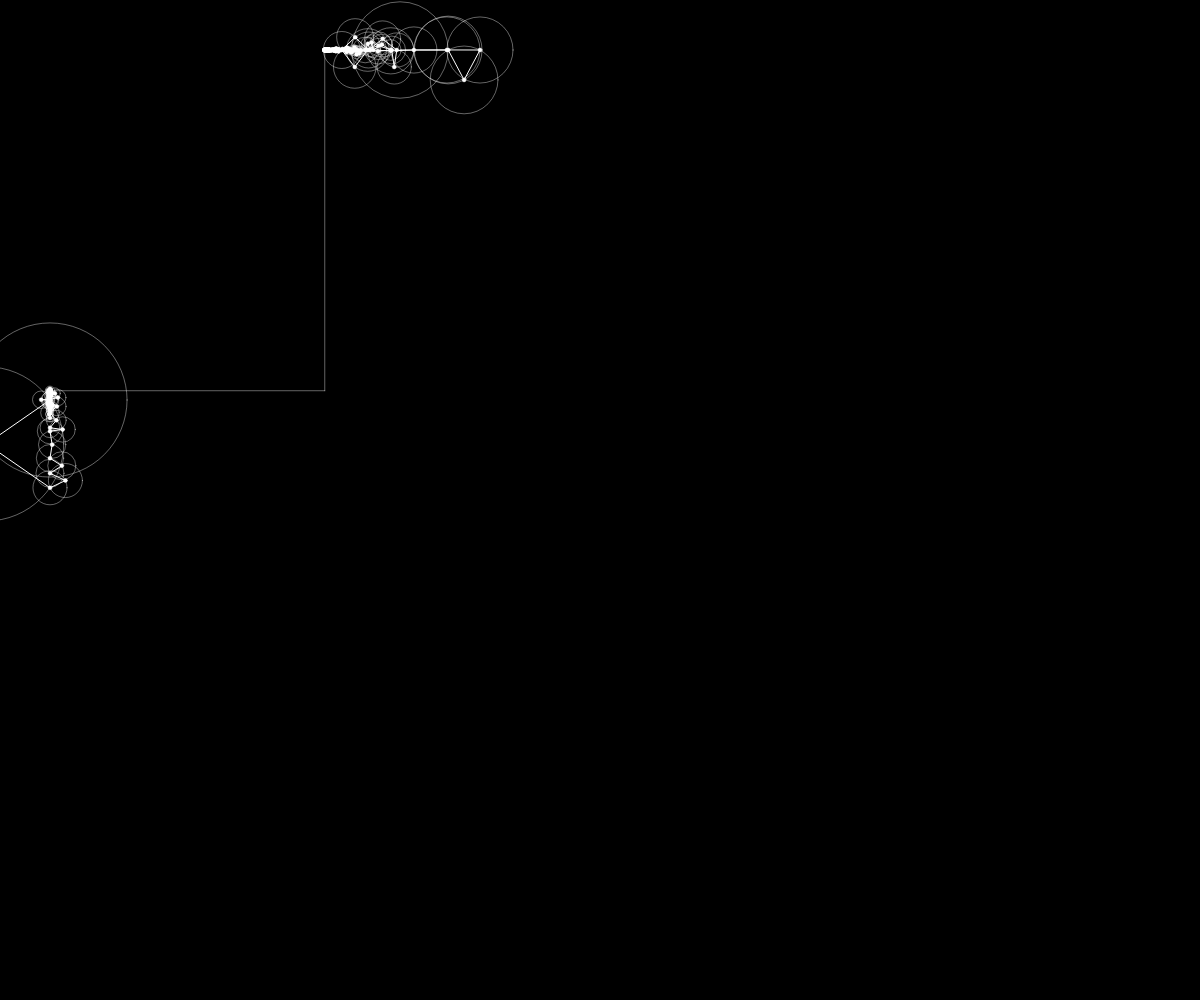
Frame 1 (no input)
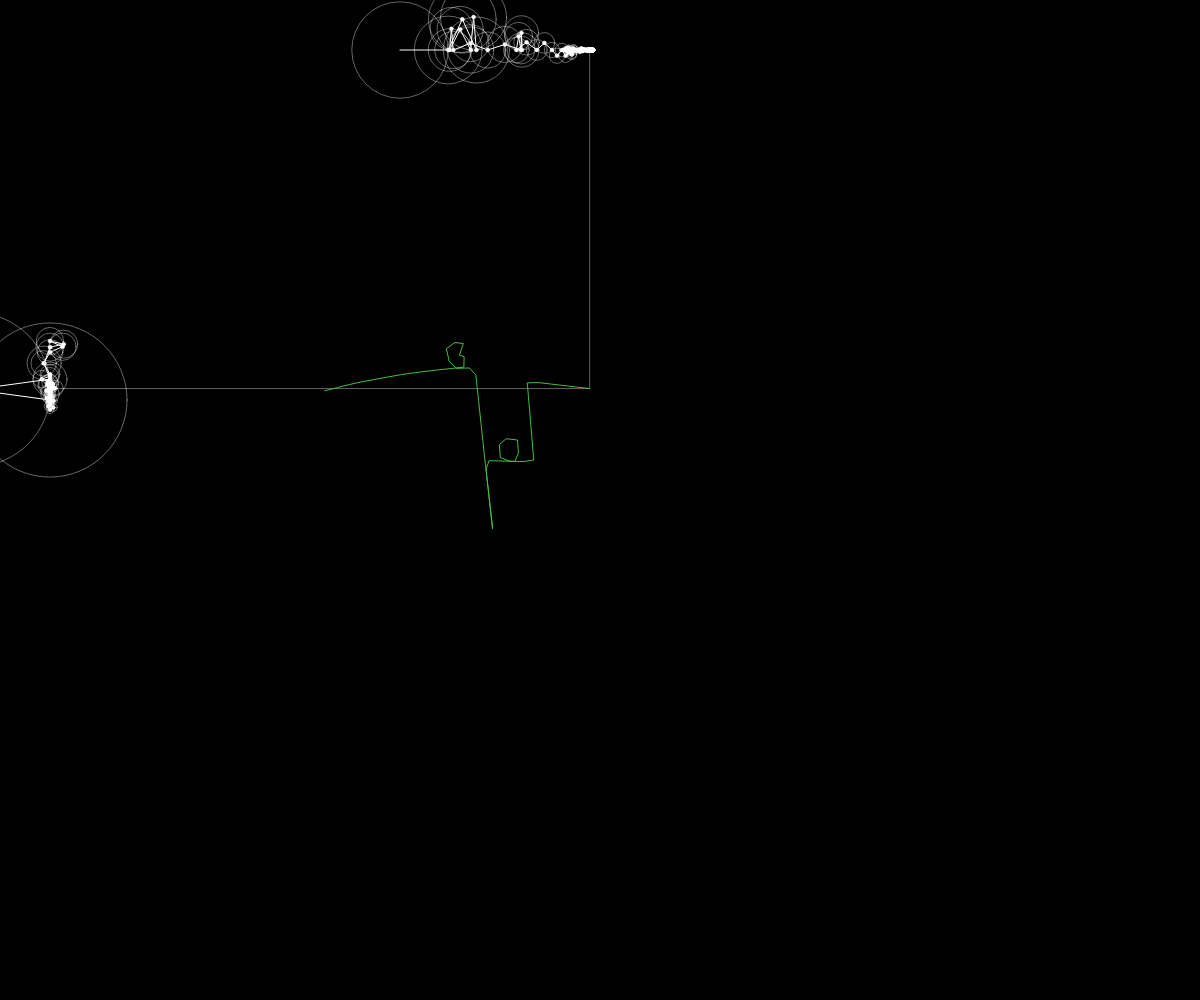
Frame 60 (no input)
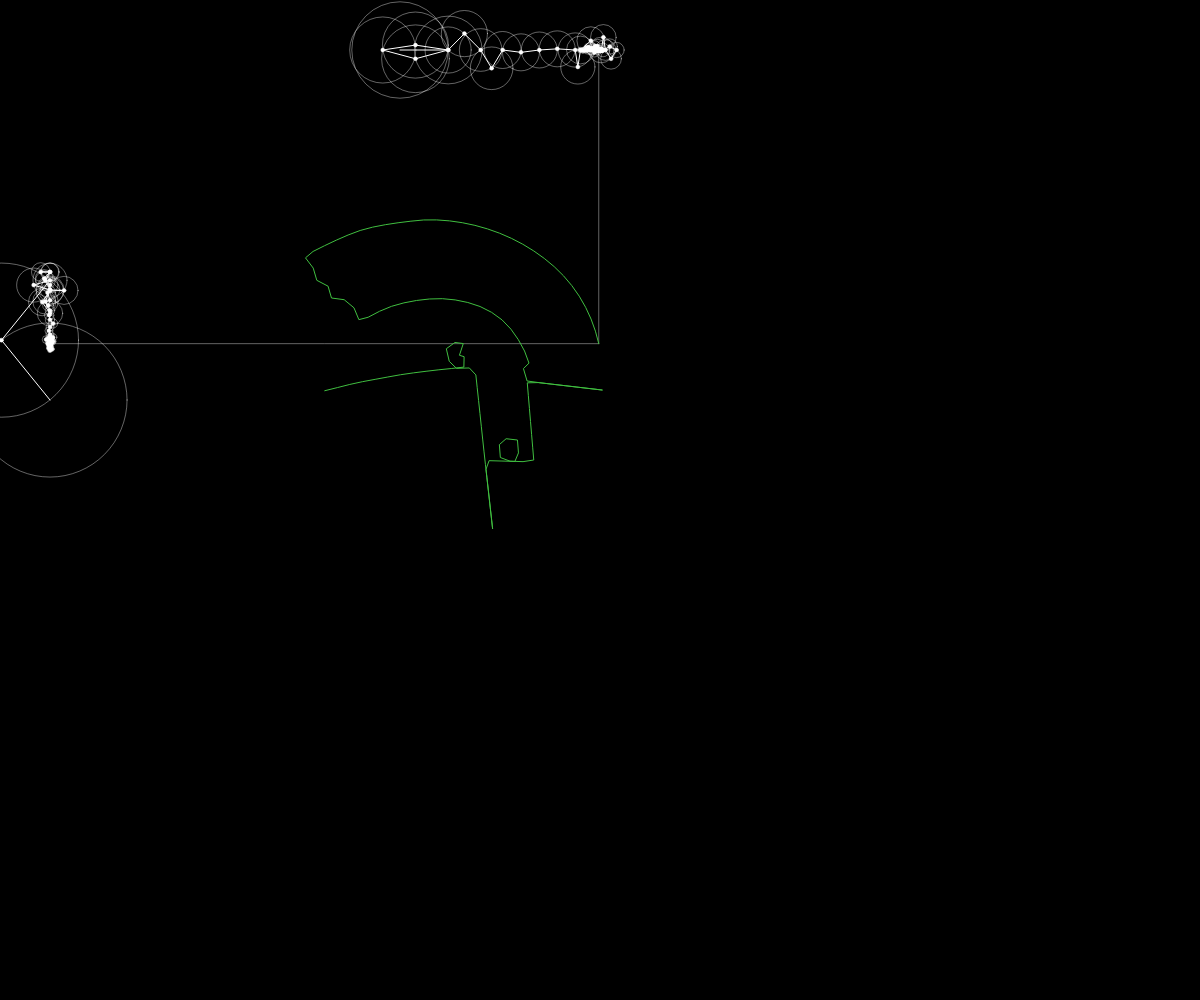
Frame 120 (the mouse pressed at the canvas centre since frame 60)

The p5.js sketch that drew these frames (run headless with seeded random() and noise() and a simulated clock; from frame 60 on, the mouse is pressed at the canvas centre):

// p5.js sketch
// ── sketch.js
const x = [];
const y = [];
let fourierX;
let fourierY;

let time = 0;
let wave = [];
let path = [];
const circleOffsetX = 150

function setup() {
  createCanvas(windowWidth, windowHeight);
  // y = [100, 100, 100, -100, -100, -100, 100, 100, 100, -100, -100, -100,100, 100, 100, -100, -100, -100];
  for (let i = 0; i < drawing.length; i += 10) {
    x.push(drawing[i].x);
    y.push(drawing[i].y);
  }
  fourierX = dft(x);
  fourierY = dft(y);

  fourierX.sort((a,b) => b.amp - a.amp);
  fourierY.sort((a,b) => b.amp - a.amp);
}

function dft(x) {
  const X = [];
  const N = x.length;

  for (let k = 0; k < N; k++) {
    let re = 0;
    let im = 0;
    for (let n = 0; n < N; n++) {
      let phi = (TWO_PI * k * n) / N;
      re += x[n] * cos(phi);
      im -= x[n] * sin(phi);
    }
    re = re / N;
    im = im / N;

    const freq = k;
    const amp = sqrt(re * re + im * im);
    const phase = atan2(im, re);

    X[k] = {
      re,
      im,
      freq,
      amp,
      phase
    }
  }
  return X;
}

function epiCycle(x, y, rotation, fourier) {
  for(let i = 0; i < fourier.length; i++) {
    let prevX = x;
    let prevY = y;
    const freq = fourier[i].freq;
    const radius = fourier[i].amp;
    const phase = fourier[i].phase;
    x += radius * cos(freq * time + phase + rotation);
    y += radius * sin(freq * time + phase + rotation);
    
    stroke(255, 100);
    noFill();
    ellipse(prevX, prevY, radius * 2);
    
    
    fill(255);
    ellipse(x, y, 4);
    stroke(255);
    line(prevX, prevY, x, y);
    
  }
  return createVector(x, y);
}

function draw() {
  background(0);

  const vx =  epiCycle(400, 50, 0, fourierX);
  const vy = epiCycle(50, 400, HALF_PI, fourierY);
  const v = createVector(vx.x, vy.y);
  path.unshift(v);
  stroke(255, 100);
  line(vx.x, vx.y, v.x, v.y);
  line(vy.x, vy.y, v.x, v.y);
  
  noFill();
  stroke('hsl(120, 50%, 50%)');
  beginShape();
  for (let i = path.length - 1; i >= 0; i--) {
    vertex(path[i].x, path[i].y);
  }
  endShape();

  const dt = TWO_PI / fourierY.length;

  time += dt;
  if (time > TWO_PI) {
    time = 0;
    console.log(path.length);
    path = [];
  }
}

function windowResized() {
  resizeCanvas(windowWidth, windowHeight);
}
// ── codingtrain.js
// Coding Challenge 130: Drawing with Fourier Transform and Epicycles
// Daniel Shiffman
// https://thecodingtrain.com/CodingChallenges/130-fourier-transform-drawing.html
// https://youtu.be/MY4luNgGfms
// https://editor.p5js.org/codingtrain/sketches/ldBlISrsQ

// Thank you to https://twitter.com/tomfevrier for the drawing path!

let drawing = [
  { x: -75.23920093800275, y: -9.276916512631997 },
  { x: -73.99534065831229, y: -9.582732689485699 },
  { x: -72.74106439694725, y: -9.89162195029445 },
  { x: -71.4876893765498, y: -10.200732827734575 },
  { x: -70.23509740158319, y: -10.510035772921889 },
  { x: -68.98192922337502, y: -10.820003568003328 },
  { x: -67.72920427842959, y: -11.130281626368685 },
  { x: -66.47577016026378, y: -11.44115066241771 },
  { x: -65.22337025304437, y: -11.752211766213923 },
  { x: -63.97037936814129, y: -12.063908171020076 },
  { x: -62.718127205342796, y: -12.376092132415248 },
  { x: -61.46532838818692, y: -12.689014815915003 },
  { x: -60.21245569882057, y: -13.002602349308878 },
  { x: -58.96055812263228, y: -13.316706988175959 },
  { x: -57.708867388633266, y: -13.631609446915984 },
  { x: -56.45698458688706, y: -13.947679086581244 },
  { x: -55.205279078445955, y: -14.26490113272965 },
  { x: -53.95457823206708, y: -14.583246036477012 },
  { x: -52.703685317941016, y: -14.903703685443475 },
  { x: -51.4546244346343, y: -15.226096786323936 },
  { x: -50.20482482922301, y: -15.552168723285197 },
  { x: -48.95740390898846, y: -15.881313744201512 },
  { x: -47.70490058067441, y: -16.19289195347093 },
  { x: -46.448230859690526, y: -16.486223726757242 },
  { x: -45.188059595930945, y: -16.76634714881368 },
  { x: -43.92584945916273, y: -17.036571694668755 },
  { x: -42.66235394593253, y: -17.29898056065738 },
  { x: -41.39749918402992, y: -17.555272807620092 },
  { x: -40.131196526802334, y: -17.806852007555587 },
  { x: -38.863977854165064, y: -18.05438301035799 },
  { x: -37.596847828180344, y: -18.298604538131876 },
  { x: -36.32874268901758, y: -18.540255312981827 },
  { x: -35.0599579255186, y: -18.77966037263386 },
  { x: -33.79075947764106, y: -19.017455018097905 },
  { x: -32.52221110521555, y: -19.25356537716351 },
  { x: -31.253544537253305, y: -19.488479006419706 },
  { x: -29.984612029333412, y: -19.72252094359249 },
  { x: -28.71429072385691, y: -19.956178745270893 },
  { x: -27.44445697496943, y: -20.189023952634262 },
  { x: -26.175494918165356, y: -20.42161799448207 },
  { x: -24.905306582667677, y: -20.654108615235238 },
  { x: -23.63604903702177, y: -20.886436717125402 },
  { x: -22.36623006257638, y: -21.118853465668114 },
  { x: -21.096662253646553, y: -21.351462281958014 },
  { x: -19.826444369264692, y: -21.584440459300207 },
  { x: -18.556994755871592, y: -21.817581155505405 },
  { x: -17.28748604471013, y: -22.051224182741716 },
  { x: -16.017755716917293, y: -22.285472962103785 },
  { x: -14.74892663009204, y: -22.5201649747286 },
  { x: -13.479875926635414, y: -22.75555138613172 },
  { x: -12.210618380989507, y: -22.99172084296569 },
  { x: -10.94184839193262, y: -23.22859947302006 },
  { x: -9.672413552981615, y: -23.466423667368293 },
  { x: -8.404175443840026, y: -23.70494226049483 },
  { x: -7.135878236930072, y: -23.944332545704768 },
  { x: -5.867004826778547, y: -24.178699520603566 },
  { x: -4.596609649091586, y: -24.405369011172652 },
  { x: -3.324899546058476, y: -24.625286581705883 },
  { x: -2.0526575631100683, y: -24.83922050319202 },
  { x: -0.7790415570471436, y: -25.04773220443055 },
  { x: 0.4963769309509546, y: -25.25179679859951 },
  { x: 1.7707464335605503, y: -25.45110402241498 },
  { x: 3.0469036436632275, y: -25.646658537939192 },
  { x: 4.323592733681202, y: -25.83862286403514 },
  { x: 5.599735169341788, y: -26.027085647355396 },
  { x: 6.877030011485517, y: -26.21253444448896 },
  { x: 8.154768086891993, y: -26.395102225414664 },
  { x: 9.433097139982134, y: -26.57502538120598 },
  { x: 10.711780779682472, y: -26.7524664307259 },
  { x: 11.990449644940718, y: -26.927395825090258 },
  { x: 13.26953219457753, y: -27.100109053140876 },
  { x: 14.54889545861408, y: -27.270783408182858 },
  { x: 15.829233835828676, y: -27.439433664658292 },
  { x: 17.109232400875165, y: -27.60617801810391 },
  { x: 18.38983671804741, y: -27.771090340730176 },
  { x: 19.66982050865181, y: -27.934200181421264 },
  { x: 20.95038050249778, y: -28.095625735713913 },
  { x: 22.231014368554202, y: -28.25555907135531 },
  { x: 23.512327858946843, y: -28.413852443924547 },
  { x: 24.792858303908634, y: -28.570653597842526 },
  { x: 26.07427521539591, y: -28.726095503088086 },
  { x: 27.355633029114827, y: -28.880074738566574 },
  { x: 28.637729564938322, y: -29.032842469793557 },
  { x: 29.920092040719464, y: -29.18435437344275 },
  { x: 31.202159027658777, y: -29.334418381766973 },
  { x: 32.48493518781848, y: -29.483344758050144 },
  { x: 33.76717946806289, y: -29.63104485563971 },
  { x: 35.04951239495985, y: -29.777577772304042 },
  { x: 36.331904419625175, y: -29.9228400869485 },
  { x: 37.61533065523691, y: -30.067053416204452 },
  { x: 38.8976044843655, y: -30.210025692324713 },
  { x: 40.180942073324694, y: -30.351993306382745 },
  { x: 41.463836429021136, y: -30.49279373951554 },
  { x: 42.747055822443585, y: -30.632397442838922 },
  { x: 44.03089574243389, y: -30.77089306300543 },
  { x: 45.314410624698176, y: -30.908177178920432 },
  { x: 46.59801415361501, y: -31.044294113910198 },
  { x: 47.88129264480583, y: -31.179096123553812 },
  { x: 49.16557579805888, y: -31.312391140104083 },
  { x: 50.44953391358591, y: -31.443898449161274 },
  { x: 51.73833804611899, y: -31.51753426854573 },
  { x: 53.02817638959848, y: -31.56809240938313 },
  { x: 54.31822157526724, y: -31.618650550220536 },
  { x: 55.60885773861967, y: -31.669238239942118 },
  { x: 56.898577886562414, y: -31.719781606337428 },
  { x: 58.18862307223119, y: -31.77035452161692 },
  { x: 59.47881600232087, y: -31.82092743689641 },
  { x: 60.7690975790631, y: -31.871500352175907 },
  { x: 62.05834494485892, y: -31.922028944129124 },
  { x: 63.348626521601155, y: -31.972601859408616 },
  { x: 63.86635252137445, y: -32.90184039475881 },
  { x: 64.08259125582687, y: -34.17465858094878 },
  { x: 64.29874134362676, y: -35.4468857894551 },
  { x: 64.5149209803108, y: -36.719231193498146 },
  { x: 64.73113016587905, y: -37.99193118415139 },
  { x: 64.94728025367894, y: -39.264158392657706 },
  { x: 65.16348943924717, y: -40.536725413332135 },
  { x: 65.37987591812052, y: -41.81035619383715 },
  { x: 65.59605555480458, y: -43.08281979341693 },
  { x: 65.32721980650611, y: -43.774559172144905 },
  { x: 64.11187420005238, y: -43.33475357996262 },
  { x: 62.89889250433333, y: -42.89577535653747 },
  { x: 61.6853198309306, y: -42.45660506536513 },
  { x: 60.470978886539115, y: -42.01715405979305 },
  { x: 59.256667491031806, y: -41.57768827977888 },
  { x: 58.04333120870255, y: -41.138606635259094 },
  { x: 56.82966988864727, y: -40.69939202076048 },
  { x: 57.2427041917596, y: -41.5190337446753 },
  { x: 57.97235478889458, y: -42.58396075619459 },
  { x: 58.70250771706067, y: -43.64958216649219 },
  { x: 59.43198102089055, y: -44.71421368916966 },
  { x: 60.16118838476278, y: -45.77846107635274 },
  { x: 60.89107537297122, y: -46.84369835115597 },
  { x: 61.62108055671639, y: -47.90911291926428 },
  { x: 62.35055386054627, y: -48.973744441941754 },
  { x: 63.080027164376155, y: -50.038390739061306 },
  { x: 63.27333596470244, y: -51.26939725413211 },
  { x: 63.27259724259786, y: -52.55997431971617 },
  { x: 63.27185852049328, y: -53.850669580836964 },
  { x: 63.2711197983887, y: -55.14171942856796 },
  { x: 63.270381076284124, y: -56.4318237120051 },
  { x: 63.26964235417954, y: -57.72228258205242 },
  { x: 63.26890363207497, y: -59.01368701639362 },
  { x: 63.26816490997039, y: -60.30438227751441 },
  { x: 62.25818404858969, y: -60.159725714995716 },
  { x: 61.04357716424055, y: -59.72382057552561 },
  { x: 59.82784742229245, y: -59.28753130056113 },
  { x: 58.6134473801326, y: -58.851714807743576 },
  { x: 57.39827906698398, y: -58.41561760052629 },
  { x: 56.183553987098115, y: -57.979682912171995 },
  { x: 54.96806063622348, y: -57.54346750941798 },
  { x: 53.75389698513709, y: -57.107724888810885 },
  { x: 52.53884686752521, y: -56.67167200491988 },
  { x: 51.324121787639335, y: -56.23573731656558 },
  { x: 50.109721745479476, y: -55.79992082374804 },
  { x: 48.894228394604845, y: -55.36370542099401 },
  { x: 47.680182939055186, y: -54.92800712371319 },
  { x: 46.46489643036984, y: -54.49186559316963 },
  { x: 45.728597334293646, y: -53.794571024215216 },
  { x: 46.02172226539068, y: -52.5367488967482 },
  { x: 46.31458125653006, y: -51.28021214574315 },
  { x: 46.60744024766944, y: -50.023660620296006 },
  { x: 46.90035833657719, y: -48.766754508238655 },
  { x: 47.19321732771657, y: -47.51009956169687 },
  { x: 47.48616496550851, y: -46.253208224081625 },
  { x: 47.77905350553207, y: -44.99642030756101 },
  { x: 48.072001143324, y: -43.73941077440902 },
  { x: 48.364948781115935, y: -42.48240124125704 },
  { x: 48.65798506556042, y: -41.22505189593695 },
  { x: 48.950991801120715, y: -39.967805971711506 },
  { x: 49.24393943891264, y: -38.71079643855952 },
  { x: 49.53691662558876, y: -37.45378690540753 },
  { x: 49.82998245891743, y: -36.196201169013975 },
  { x: 50.122930096709354, y: -34.93919163586199 },
  { x: 50.41590728338547, y: -33.68218210271001 },
  { x: 50.7088549211774, y: -32.42517256955802 },
  { x: 51.27247033808715, y: -31.518627577260506 },
  { x: 52.56287011036612, y: -31.555608005815742 },
  { x: 53.85291529603489, y: -31.592588434370978 },
  { x: 55.14307867724039, y: -31.629568862926217 },
  { x: 56.43371484059281, y: -31.66656406592354 },
  { x: 57.72423280840851, y: -31.703544494478777 },
  { x: 59.01439618961401, y: -31.74052492303401 },
  { x: 60.30444137528278, y: -31.777505351589244 },
  { x: 61.594486560951545, y: -31.81447100570239 },
  { x: 62.885240919840705, y: -31.851466208699716 },
  { x: 64.17528610550947, y: -31.888446637254955 },
  { x: 65.46544948671497, y: -31.92542706581019 },
  { x: 66.75564241680466, y: -31.962407494365422 },
  { x: 68.04627858015708, y: -31.999387922920658 },
  { x: 69.33667835243605, y: -32.036383125917986 },
  { x: 70.62672353810481, y: -32.073348780031125 },
  { x: 71.91700511484704, y: -32.11034398302846 },
  { x: 73.20716849605255, y: -32.147309637141596 },
  { x: 74.4979228549417, y: -32.18430484013893 },
  { x: 75.17606974694542, y: -31.52115400685817 },
  { x: 75.3121719074931, y: -30.237653899035976 },
  { x: 75.44830361692496, y: -28.954050370119138 },
  { x: 75.58443532635681, y: -27.670417292318117 },
  { x: 75.72053748690449, y: -26.387050154474746 },
  { x: 75.85661009856798, y: -25.10377166328393 },
  { x: 75.99268271023146, y: -23.82052272097729 },
  { x: 76.1288439685475, y: -22.5366680265449 },
  { x: 76.264916580211, y: -21.253404309796167 },
  { x: 76.40101874075867, y: -19.97014059304744 },
  { x: 76.53709135242215, y: -18.68687687629871 },
  { x: 76.67319351296983, y: -17.40361315954998 },
  { x: 76.8093252224017, y: -16.11987666065432 },
  { x: 76.94539783406518, y: -14.836731139442325 },
  { x: 77.08147044572868, y: -13.553467422693595 },
  { x: 77.21760215516052, y: -12.269849119334667 },
  { x: 77.35376341347657, y: -10.985772808270902 },
  { x: 77.48986557402425, y: -9.702272700448706 },
  { x: 77.62596773457192, y: -8.418772592626512 },
  { x: 77.7620698951196, y: -7.13539068034105 },
  { x: 77.89817205566726, y: -5.8518905725188555 },
  { x: 78.03433331398331, y: -4.56791768254973 },
  { x: 78.17043547453098, y: -3.2844914469379933 },
  { x: 78.30656718396283, y: -2.0009765646737065 },
  { x: 78.44266934451052, y: -0.7173730357568712 },
  { x: 78.57883060282656, y: 0.5664816586755216 },
  { x: 78.71493276337422, y: 1.8499817664977163 },
  { x: 78.8510053750377, y: 3.1331272877097125 },
  { x: 78.98713708446957, y: 4.41674559106864 },
  { x: 79.12329834278562, y: 5.700703706595674 },
  { x: 79.2593709544491, y: 6.984100393323228 },
  { x: 79.39547311499678, y: 8.267467531166597 },
  { x: 79.53157527554444, y: 9.55084944345206 },
  { x: 79.6677069849763, y: 10.834467746810986 },
  { x: 79.80380914552397, y: 12.118086050169916 },
  { x: 79.93994085495584, y: 13.401586157992108 },
  { x: 80.07604301550352, y: 14.685086265814304 },
  { x: 80.21217472493537, y: 15.96870456917323 },
  { x: 80.34830643436722, y: 17.252662684700265 },
  { x: 80.48440859491488, y: 18.536044596985725 },
  { x: 80.62051075546258, y: 19.81942650927119 },
  { x: 80.75661291601025, y: 21.102690226019917 },
  { x: 80.89274462544209, y: 22.38666311598904 },
  { x: 81.02884678598978, y: 23.669926832737776 },
  { x: 81.16494894653745, y: 24.9535451360967 },
  { x: 81.3010806559693, y: 26.237045243918896 },
  { x: 81.43721236540117, y: 27.520781742814552 },
  { x: 81.57337362371719, y: 28.804739858341588 },
  { x: 81.70947578426488, y: 30.088121770627048 },
  { x: 81.84551884704418, y: 31.371252517396954 },
  { x: 81.98168010536023, y: 32.655107211829346 },
  { x: 82.11784136367626, y: 33.939080101798474 },
  { x: 82.25391397533976, y: 35.2223438185472 },
  { x: 82.39004568477161, y: 36.505843926369394 },
  { x: 82.52614784531927, y: 37.789447455286236 },
  { x: 82.6623386525195, y: 39.07353854079209 },
  { x: 82.79844081306719, y: 40.357038648614285 },
  { x: 82.93454297361485, y: 41.640538756436484 },
  { x: 83.07064513416253, y: 42.92403886425867 },
  { x: 83.2067472947102, y: 44.20753897208087 },
  { x: 83.34293810191042, y: 45.49161528314464 },
  { x: 83.4790402624581, y: 46.774997195430096 },
  { x: 83.6150833252374, y: 48.05802452110537 },
  { x: 83.75154007239529, y: 49.341849666653566 },
  { x: 83.894586220726, y: 50.624950864539294 },
  { x: 84.03763236905671, y: 51.90781567135155 },
  { x: 84.18064896850325, y: 53.1906952526059 },
  { x: 84.32366556794977, y: 54.4733236683447 },
  { x: 84.46674126516469, y: 55.75654306176715 },
  { x: 84.6097874134954, y: 57.03964425965287 },
  { x: 84.75277446405775, y: 58.32215447985493 },
  { x: 84.89579106350429, y: 59.60490109113045 },
  { x: 85.03880766295083, y: 60.88776589794271 },
  { x: 85.18188336016574, y: 62.17086709582843 },
  { x: 85.32487041072808, y: 63.45337731603049 },
  { x: 85.4679165590588, y: 64.73636031837948 },
  { x: 85.61093315850533, y: 66.01934332072847 },
  { x: 85.75400885572023, y: 67.30256271415092 },
  { x: 85.89708455293514, y: 68.58578210757337 },
  { x: 86.04010115238168, y: 69.86852871884889 },
  { x: 86.18308820294402, y: 71.15103893905096 },
  { x: 86.32616390015893, y: 72.4342583324734 },
  { x: 86.46918049960546, y: 73.71700494374893 },
  { x: 86.61213800128364, y: 74.99927877287753 },
  { x: 86.75518414961434, y: 76.28226177522652 },
  { x: 86.89820074906088, y: 77.56500838650203 },
  { x: 87.04127644627579, y: 78.84834597546123 },
  { x: 87.18426349683813, y: 80.13097439120003 },
  { x: 87.32733919405304, y: 81.41407558908575 },
  { x: 87.47032624461539, y: 82.69670400482453 },
  { x: 87.6134019418303, y: 83.98004159378372 },
  { x: 87.756448090161, y: 85.26302459613271 },
  { x: 87.89949423849173, y: 86.54585985406078 },
  { x: 88.04251083793827, y: 87.82857691645212 },
  { x: 88.18555698626898, y: 89.11161901656948 },
  { x: 88.3286031345997, y: 90.39463156780265 },
  { x: 88.47159018516204, y: 91.677348630194 },
  { x: 88.61463633349277, y: 92.96015433923789 },
  { x: 88.7576824818235, y: 94.24328508600779 },
  { x: 88.9007286301542, y: 95.52629763724096 },
  { x: 89.04371568071656, y: 96.80868966190629 },
  { x: 89.18667318239473, y: 98.09114078433997 },
  { x: 89.32971933072544, y: 99.37400559115223 },
  { x: 89.47279502794035, y: 100.65725453345887 },
  { x: 89.61578207850269, y: 101.93991249808184 },
  { x: 89.75879867794923, y: 103.22248181605228 },
  { x: 89.90181527739576, y: 104.50543526951708 },
  { x: 90.04489097461067, y: 105.7886842118237 },
  { x: 90.1879075740572, y: 107.07146037198342 },
  { x: 90.33095372238793, y: 108.3544433743324 },
  { x: 90.47399987071863, y: 109.63745592556559 },
  { x: 90.61701647016518, y: 110.92023208572529 },
  { x: 90.7600626184959, y: 112.20321508807429 },
  { x: 90.9031087668266, y: 113.48619809042327 },
  { x: 91.04615491515733, y: 114.7690924461197 },
  { x: 91.18914196571968, y: 116.05166176409014 },
  { x: 91.3321881140504, y: 117.3346743153233 },
  { x: 91.4752638112653, y: 118.61789370874577 },
  { x: 91.61825086182766, y: 119.90052212448454 },
  { x: 91.76126746127419, y: 121.18320963799171 },
  { x: 91.90434315848908, y: 122.46657677583508 },
  { x: 92.04735975793564, y: 123.74935293599478 },
  { x: 92.19040590626634, y: 125.03242458499633 },
  { x: 92.33342250571287, y: 126.31514164738766 },
  { x: 92.47643910515943, y: 127.59785870977902 },
  { x: 92.61951480237431, y: 128.881166749854 },
  { x: 92.76253140182085, y: 130.16400200778207 },
  { x: 92.84665707509033, y: 130.91817817878908 },
  { x: 92.70384731783308, y: 129.63513607867174 },
  { x: 92.56094891392328, y: 128.35165074529164 },
  { x: 92.41813915666602, y: 127.06896323178447 },
  { x: 92.27532939940876, y: 125.7861279738564 },
  { x: 92.13251964215152, y: 124.50329271592832 },
  { x: 91.98968033601007, y: 123.22010287139005 },
  { x: 91.84684102986864, y: 121.93717896680944 },
  { x: 91.7040312726114, y: 120.65425506222881 },
  { x: 91.56122151535413, y: 119.3714789020691 },
  { x: 91.41838220921271, y: 118.08852544860429 },
  { x: 91.27554290307127, y: 116.80533560406603 },
  { x: 91.13273314581402, y: 115.52250034613796 },
  { x: 90.98989383967258, y: 114.23951734378898 },
  { x: 90.84708408241534, y: 112.9566525369767 },
  { x: 90.70427432515807, y: 111.67372863239608 },
  { x: 90.561494116785, y: 110.39136615661494 },
  { x: 90.41868435952775, y: 109.1085013498027 },
  { x: 90.2758450533863, y: 107.82542970080114 },
  { x: 90.13303529612905, y: 106.5425648939889 },
  { x: 89.99019598998763, y: 105.25943414721898 },
  { x: 89.84735668384619, y: 103.97656934040673 },
  { x: 89.70457647547312, y: 102.69385227801538 },
  { x: 89.56176671821586, y: 101.41107611785567 },
  { x: 89.41889786319024, y: 100.12788627331742 },
  { x: 89.276088105933, y: 98.84505101538934 },
  { x: 89.13327834867574, y: 97.56224530634545 },
  { x: 88.99049814030268, y: 96.2795282439541 },
  { x: 88.84762928527705, y: 94.99624975276328 },
  { x: 88.7048195280198, y: 93.71365088590868 },
  { x: 88.56206886853091, y: 92.43122931235916 },
  { x: 88.41922956238948, y: 91.14827585889437 },
  { x: 88.27641980513222, y: 89.86538150319792 },
  { x: 88.13352140122241, y: 88.58171887651271 },
  { x: 87.99074119284934, y: 87.29912000965813 },
  { x: 87.8479314355921, y: 86.01640294726677 },
  { x: 87.70509212945065, y: 84.73324265161268 },
  { x: 87.56219372554087, y: 83.44981641600094 },
  { x: 87.4194135171678, y: 82.16712890249379 },
  { x: 87.27663330879471, y: 80.88470732894427 },
  { x: 87.13388264930585, y: 79.6024039509315 },
  { x: 86.99110244093275, y: 78.31974598630852 },
  { x: 86.84829268367551, y: 77.0371766683381 },
  { x: 86.70545337753408, y: 75.75401637268402 },
  { x: 86.56270271804519, y: 74.47171299467124 },
  { x: 86.41986341190375, y: 73.18867089455388 },
  { x: 86.27702410576232, y: 71.90545150113142 },
  { x: 86.13418479962087, y: 70.62255714543498 },
  { x: 85.99137504236363, y: 69.33978098527528 },
  { x: 85.84856528510637, y: 68.05697527623138 },
  { x: 85.70569643008075, y: 66.7736376872722 },
  { x: 85.56291622170768, y: 65.49097972264923 },
  { x: 85.42007691556626, y: 64.20784897587933 },
  { x: 85.27726715830899, y: 62.925102364603795 },
  { x: 85.13439830328338, y: 61.64167612899207 },
  { x: 85.21565773478709, y: 60.56512163154669 },
  { x: 86.50570292045586, y: 60.60188044347055 },
  { x: 87.79562991058789, y: 60.63860970651023 },
  { x: 89.08605923175104, y: 60.675338969549905 },
  { x: 90.37645900403, y: 60.71209778147377 },
  { x: 91.66656328746713, y: 60.74882704451345 },
  { x: 92.95693351086193, y: 60.78558585643731 },
  { x: 94.24733328314089, y: 60.82231511947698 },
  { x: 95.53808764203004, y: 60.85907393140084 },
  { x: 96.82828057211972, y: 60.89580319444053 },
  { x: 98.11811891559921, y: 60.93253245748021 },
  { x: 99.4086368834149, y: 60.96929126940407 },
  { x: 100.69903665569386, y: 61.00605008132793 },
  { x: 101.98934778132029, y: 61.0427793443676 },
  { x: 103.27948161364161, y: 61.07950860740729 },
  { x: 104.56964499484711, y: 61.116267419331145 },
  { x: 105.8598083760526, y: 61.152996682370826 },
  { x: 107.15026724609993, y: 61.1897259454105 },
  { x: 108.44054882284217, y: 61.22648475733436 },
  { x: 109.73041671520583, y: 61.263214020374036 },
  { x: 111.02075738971642, y: 61.299943283413725 },
  { x: 112.31139355306885, y: 61.336702095337586 },
  { x: 113.6013205432009, y: 61.37343135837726 },
  { x: 114.89115888668037, y: 61.410160621416935 },
  { x: 116.18120407234913, y: 61.44688988445662 },
  { x: 117.47184023570156, y: 61.483648696380484 },
  { x: 118.7617672258336, y: 61.52037795942016 },
  { x: 119.06263396458662, y: 60.61523653912135 },
  { x: 118.96231550278476, y: 59.32814624187089 },
  { x: 118.86196749209873, y: 58.04102639573625 },
  { x: 118.76167857918105, y: 56.75402474513836 },
  { x: 118.66136011737919, y: 55.46702309454046 },
  { x: 118.56110075334571, y: 54.18049422608949 },
  { x: 118.46078229154385, y: 52.89378806433342 },
  { x: 118.360463829742, y: 51.60650569933578 },
  { x: 118.2602044657085, y: 50.32002115421109 },
  { x: 118.15988600390665, y: 49.032960405844825 },
  { x: 118.05959709098897, y: 47.7461655974362 },
  { x: 117.95930817807131, y: 46.4595185334485 },
  { x: 117.85896016738526, y: 45.172310040661316 },
  { x: 117.75867125446759, y: 43.885367487831786 },
  { x: 117.65838234154992, y: 42.598543130538985 },
  { x: 117.55806387974806, y: 41.311674449919906 },
  { x: 117.45771586906201, y: 40.02414091940671 },
  { x: 117.35739740726015, y: 38.73710971992463 },
  { x: 116.43765883817485, y: 38.366108704562855 },
  { x: 115.14764320139027, y: 38.40880684220753 },
  { x: 113.85691839138529, y: 38.4515197542943 },
  { x: 112.56696185236909, y: 38.49421789193899 },
  { x: 111.2769462155845, y: 38.53691602958366 },
  { x: 109.98687148103154, y: 38.579614167228335 },
  { x: 108.69682629536278, y: 38.62231230487302 },
  { x: 107.4068402074624, y: 38.6650104425177 },
  { x: 106.1168245706778, y: 38.70770858016237 },
  { x: 104.8273408138085, y: 38.75039194336496 },
  { x: 103.53711833483464, y: 38.79310485545173 },
  { x: 102.24674811143987, y: 38.835802993096415 },
  { x: 100.95679157242364, y: 38.87850113074109 },
  { x: 99.66665774010234, y: 38.92119926838576 },
  { x: 98.95789820408486, y: 39.48400209098048 },
  { x: 99.05803937258162, y: 40.77137310263067 },
  { x: 99.15812144331001, y: 42.05812358771301 },
  { x: 99.25820351403839, y: 43.344785426142806 },
  { x: 99.35828558476679, y: 44.631565460109336 },
  { x: 99.45842675326354, y: 45.919084216180444 },
  { x: 99.55850882399193, y: 47.20574605461024 },
  { x: 99.65862044360452, y: 48.492939772955324 },
  { x: 99.75873206321708, y: 49.77983800245858 },
  { x: 99.85881413394547, y: 51.066544164214655 },
  { x: 99.95892575355806, y: 52.353678784791384 },
  { x: 100.05900782428644, y: 53.64057701429464 },
  { x: 100.15914899278322, y: 54.927874153734365 },
  { x: 100.25920151462742, y: 56.214314375532794 },
  { x: 100.35928358535581, y: 57.50102053728886 },
  { x: 100.45936565608419, y: 58.78760850350819 },
  { x: 100.55947727569676, y: 60.07469880075865 },
  { x: 101.08592019630409, y: 60.916044180106 },
  { x: 102.37611312639378, y: 60.95877186663486 },
  { x: 103.66586282322072, y: 61.00147000427954 },
  { x: 104.95587846000531, y: 61.04416814192421 },
  { x: 106.24604184121078, y: 61.08689582845308 },
  { x: 107.53650071125813, y: 61.129623514981944 },
  { x: 108.82651634804272, y: 61.1723512015108 },
  { x: 110.11650243594312, y: 61.215049339155485 },
  { x: 111.40663626826442, y: 61.25777702568434 },
  { x: 112.69697694277502, y: 61.300504712213204 },
  { x: 113.98776085054837, y: 61.34323239874206 },
  { x: 115.2778651339855, y: 61.38596008527092 },
  { x: 116.56799896630682, y: 61.42868777179979 },
  { x: 117.85833964081742, y: 61.47141545832864 },
  { x: 119.1487098642122, y: 61.514143144857506 },
  { x: 120.43857775657587, y: 61.556841282502184 },
  { x: 121.72841610005536, y: 61.59953942014687 },
  { x: 123.01908181229197, y: 61.6422966555599 },
  { x: 124.30924519349745, y: 61.68499479320459 },
  { x: 125.59994045461826, y: 61.72775202861764 },
  { x: 126.88974924921355, y: 61.77045016626231 },
  { x: 128.17890796835684, y: 61.813148303906985 },
  { x: 129.46865766518377, y: 61.85584644155167 },
  { x: 130.7596188662622, y: 61.898574128080526 },
  { x: 132.04916172089986, y: 61.94127226572521 },
  { x: 133.33905916214772, y: 61.98399995225407 },
  { x: 133.85885358381384, y: 61.29497907087095 },
  { x: 133.7507637654718, y: 60.00856839795671 },
  { x: 133.64264439824558, y: 58.72174404066391 },
  { x: 133.53455457990356, y: 57.43556975882314 },
  { x: 133.42646476156153, y: 56.14909998814054 },
  { x: 133.31843404098785, y: 54.8632211951416 },
  { x: 133.21034422264583, y: 53.576958266648276 },
  { x: 133.10228395318796, y: 52.29081353369169 },
  { x: 132.9941350370776, y: 51.00398917639889 },
  { x: 132.88607476761973, y: 49.71785921788439 },
  { x: 132.77804404704608, y: 48.43211339486428 },
  { x: 132.66995422870403, y: 47.14567317306585 },
  { x: 132.56192350813038, y: 45.8600012222562 },
  { x: 132.45386323867254, y: 44.573974684836344 },
  { x: 132.34571432256215, y: 43.287017357564714 },
  { x: 132.23765405310428, y: 42.000857850166035 },
  { x: 132.12956423476226, y: 40.71459492167271 },
  { x: 132.0215630630728, y: 39.42932188079953 },
  { x: 131.91347324473077, y: 38.142925982327384 },
  { x: 131.8054129752729, y: 36.856677828276155 },
  { x: 131.6972640591625, y: 35.56963185435198 },
  { x: 131.58920378970467, y: 34.283753061353046 },
  { x: 131.48111397136262, y: 32.99706167403907 },
  { x: 131.3729946041364, y: 31.7103407378409 },
  { x: 131.2648752369102, y: 30.42385619271621 },
  { x: 131.15681496745236, y: 29.137844429738447 },
  { x: 131.0488137957629, y: 27.85246796777062 },
  { x: 130.94072397742084, y: 26.565953873761746 },
  { x: 130.83257506131045, y: 25.278996546490117 },
  { x: 130.7245147918526, y: 23.99285181353353 },
  { x: 130.61645452239475, y: 22.706751403903215 },
  { x: 130.5083942529369, y: 21.42091693423055 },
  { x: 130.4002748857107, y: 20.134136900264025 },
  { x: 130.29224416513702, y: 18.848331979475542 },
  { x: 130.18424299344755, y: 17.56301461527608 },
  { x: 130.07612362622135, y: 16.27638232573047 },
  { x: 129.96803380787932, y: 14.989986427258328 },
  { x: 129.8598848917689, y: 13.702970002218336 },
  { x: 129.75185417119525, y: 12.417105983661488 },
  { x: 129.64367570620067, y: 11.129616776474565 },
  { x: 129.53558588785864, y: 9.843161780234054 },
  { x: 129.42749606951662, y: 8.55704659616165 },
  { x: 129.31943580005876, y: 7.270975735415518 },
  { x: 129.21137553060092, y: 5.984963972437754 },
  { x: 129.1032857122589, y: 4.698449878428876 },
  { x: 128.9951663450327, y: 3.411728942230716 },
  { x: 128.88710607557482, y: 2.1256728559266773 },
  { x: 128.77904580611698, y: 0.8397201907172799 },
  { x: 128.67098553665915, y: -0.4463211211446672 },
  { x: 128.5628957183171, y: -1.7328056662693618 },
  { x: 128.45483544885926, y: -3.018773105920851 },
  { x: 128.34677517940142, y: -4.304962162203714 },
  { x: 128.23871490994355, y: -5.590767082992197 },
  { x: 128.13062509160153, y: -6.877133432580158 },
  { x: 128.0225352732595, y: -8.163544105494394 },
  { x: 127.91447500380166, y: -9.449703612893074 },
  { x: 127.80638518545962, y: -10.735981315828488 },
  { x: 127.69832491600178, y: -12.022288567648081 },
  { x: 127.59020554877557, y: -13.308773112772778 },
  { x: 127.48214527931772, y: -14.595006492381914 },
  { x: 127.37411455874405, y: -15.880722766517847 },
  { x: 127.2660838381704, y: -17.16626174734868 },
  { x: 127.15793492206, y: -18.45333727015704 },
  { x: 128.1419423142437, y: -18.611541996073722 },
  { x: 129.42374336122535, y: -18.461995093222708 },
  { x: 130.70575125039628, y: -18.312418641487508 },
  { x: 131.98778868845142, y: -18.16284218975231 },
  { x: 133.2702398108851, y: -18.013221414690836 },
  { x: 134.55218860228769, y: -17.86364496295564 },
  { x: 135.83431468699538, y: -17.714053736778347 },
  { x: 137.11652941835558, y: -17.564462510601057 },
  { x: 138.39909873632604, y: -17.4148121866554 },
  { x: 139.68110662549697, y: -17.265235734920203 },
  { x: 140.9626121836368, y: -17.11571838095337 },
  { x: 142.24512240383885, y: -16.966082831449807 },
  { x: 143.52754397738835, y: -16.816462056388332 },
  { x: 144.80931547548585, y: -16.666915153537317 },
  { x: 146.09108697358332, y: -16.517368250686303 },
  { x: 147.37309486275427, y: -16.367791798951103 },
  { x: 148.6553095941145, y: -16.218200572773814 },
  { x: 149.93731748328545, y: -16.068624121038617 },
  { x: 151.2192958235722, y: -15.919047669303415 },
  { x: 152.50124461497478, y: -15.76948599201031 },
  { x: 153.7836366396401, y: -15.619865216948835 },
  { x: 155.06638325091564, y: -15.470200118561088 },
  { x: 156.3486570800442, y: -15.320594117941706 },
  { x: 157.6302217359524, y: -15.171061989532783 },
  { x: 158.9123773695443, y: -15.021470763355493 },
  { x: 160.19500578528306, y: -14.871835213851929 },
  { x: 161.4764817945387, y: -14.722317859885095 },
  { x: 162.75851923259384, y: -14.572741408149897 },
  { x: 164.04026118180715, y: -14.42319450529888 },
  { x: 165.32253501093572, y: -14.273588504679502 },
  { x: 166.60495658448522, y: -14.123952955175936 },
  { x: 167.8869644736562, y: -13.974391277882829 },
  { x: 169.16947469385823, y: -13.824755728379264 },
  { x: 170.45139393637663, y: -13.675179276644064 },
  { x: 171.7328403967481, y: -13.525676697119325 },
  { x: 173.01473009038233, y: -13.376115019826218 },
  { x: 174.29620609963794, y: -13.226597665859385 },
  { x: 175.57780030443035, y: -13.077080311892555 },
  { x: 176.86057646459008, y: -12.927415213504807 },
  { x: 178.14231841380337, y: -12.77786831065379 },
  { x: 179.4246513407003, y: -12.628247535592317 },
  { x: 180.7062159966085, y: -12.478730181625485 },
  { x: 181.98854892350545, y: -12.329109406564012 },
  { x: 183.27102959482332, y: -12.179488631502538 },
  { x: 184.5530079351101, y: -12.02991217976734 },
  { x: 185.83474988432337, y: -11.880365276916324 },
  { x: 187.1166395779576, y: -11.730803599623219 },
  { x: 188.39900205373874, y: -11.581182824561743 },
  { x: 189.68130543175155, y: -11.431576823942363 },
  { x: 190.96310647873318, y: -11.282029921091349 },
  { x: 192.24520301455667, y: -11.132438694914057 },
  { x: 193.52818601690566, y: -10.982744047642127 },
  { x: 194.80983931946642, y: -10.833211919233204 },
  { x: 196.09205405082665, y: -10.683620693055913 },
  { x: 197.3738846466925, y: -10.534059015762805 },
  { x: 198.65621757358943, y: -10.384453015143423 },
  { x: 199.93813681610786, y: -10.234891337850318 },
  { x: 201.21990831420533, y: -10.085344434999302 },
  { x: 202.5022412411023, y: -9.93572365993783 },
  { x: 202.48841236330458, y: -9.93731929968372 },
  { x: 201.2057248497974, y: -10.086954849187284 },
  { x: 199.92371696062645, y: -10.236516526480392 },
  { x: 198.64164997368718, y: -10.386078203773497 },
  { x: 197.359612535632, y: -10.535639881066606 },
  { x: 196.07713186431414, y: -10.685245881685988 },
  { x: 194.7951239751432, y: -10.834807558979094 },
  { x: 193.51332292816156, y: -10.984339687388017 },
  { x: 192.2313150389906, y: -11.133886590239033 },
  { x: 190.94980948085077, y: -11.283389169763774 },
  { x: 189.66729926064872, y: -11.433009944825246 },
  { x: 188.38546866478285, y: -11.58254207323417 },
  { x: 187.10369716668538, y: -11.732074201643094 },
  { x: 185.82133469090425, y: -11.881665427820383 },
  { x: 184.5390904106598, y: -12.031241879555582 },
  { x: 183.25714161925725, y: -12.180788782406598 },
  { x: 181.97525192562304, y: -12.330335685257614 },
  { x: 180.69318493868371, y: -12.479897362550721 },
  { x: 179.41123614728116, y: -12.629444265401736 },
  { x: 178.1287554759633, y: -12.779065040463209 },
  { x: 176.8464816468347, y: -12.928641492198407 },
  { x: 175.56447375766376, y: -13.078203169491514 },
  { x: 174.2826431617979, y: -13.22773529790044 },
  { x: 173.00007384382747, y: -13.377356072961911 },
  { x: 171.71791821023558, y: -13.52693252469711 },
  { x: 170.4362058099065, y: -13.676449878663943 },
  { x: 169.15428656738808, y: -13.825996781514958 },
  { x: 167.87192409160693, y: -13.975602782134338 },
  { x: 166.58985710466766, y: -14.125149684985354 },
  { x: 165.30773101995996, y: -14.274726136720552 },
  { x: 164.0261368151676, y: -14.424228716245294 },
  { x: 162.74427667041755, y: -14.57377561909631 },
  { x: 161.46153005914204, y: -14.723411168599874 },
  { x: 160.17925623001344, y: -14.873002394777163 },
  { x: 158.89733698749504, y: -15.02254929762818 },
  { x: 157.61529954943992, y: -15.172110974921285 },
  { x: 156.33273023146947, y: -15.32173174998276 },
  { x: 155.05087008671947, y: -15.471263878391683 },
  { x: 153.76865535535924, y: -15.620840330126882 },
  { x: 152.48688385726177, y: -15.770372458535805 },
  { x: 151.20395995268115, y: -15.920037556923553 },
  { x: 149.92212935681528, y: -16.06956968533248 },
  { x: 148.6398850765709, y: -16.219146137067675 },
  { x: 147.35790673628412, y: -16.368707814360782 },
  { x: 146.07589884711317, y: -16.518254717211796 },
  { x: 144.7930635891851, y: -16.667905041157454 },
  { x: 143.51135118885597, y: -16.817437169566375 },
  { x: 142.22913645749577, y: -16.967013621301575 },
  { x: 140.94706947055644, y: -17.116575298594682 },
  { x: 139.6648842880804, y: -17.26615175032988 },
  { x: 138.382965045562, y: -17.415698653180897 },
  { x: 137.1010753519278, y: -17.56524555603191 },
  { x: 135.8189788161043, y: -17.71480723332502 },
  { x: 134.53649814478644, y: -17.8644132339444 },
  { x: 133.25416521788947, y: -18.01400446012169 },
  { x: 131.97242326867618, y: -18.163536588530615 },
  { x: 130.69059267281034, y: -18.313068716939537 },
  { x: 129.4083483925659, y: -18.462645168674737 },
  { x: 128.12604501455314, y: -18.61225116929412 },
  { x: 127.06863819405845, y: -19.027693706467375 },
  { x: 126.70669391169882, y: -20.26670796915181 },
  { x: 126.34477917822339, y: -21.50554493853115 },
  { x: 125.98265760255866, y: -22.745091081130877 },
  { x: 125.6207428690832, y: -23.98403147160485 },
  { x: 125.25879858672357, y: -25.22291276431046 },
  { x: 124.89688385324814, y: -26.461779282573982 },
  { x: 124.53485092423594, y: -27.701044710773974 },
  { x: 124.17290664187631, y: -28.940029424574227 },
  { x: 123.81099190840088, y: -30.17885161951147 },
  { x: 123.4491067238096, y: -31.417673814448715 },
  { x: 124.55541694762744, y: -31.419018288679048 },
  { x: 125.83819310778713, y: -31.269855521322413 },
  { x: 127.12008280142135, y: -31.118269745462758 },
  { x: 128.40206114170812, y: -30.96254712581746 },
  { x: 129.68170512014441, y: -30.794162809299674 },
  { x: 129.91162498797362, y: -31.789915882946175 },
  { x: 129.76571259787715, y: -33.07239655426405 },
  { x: 129.55473356480934, y: -34.34577616925351 },
  { x: 129.29544210610203, y: -35.60984788572527 },
  { x: 128.99587551825306, y: -36.8660743734464 },
  { x: 128.66200267586746, y: -38.11254972938709 },
  { x: 128.2973103472788, y: -39.35064797666185 },
  { x: 127.90472387202121, y: -40.58038388971277 },
  { x: 127.48672535636612, y: -41.80155062635057 },
  { x: 127.04502863559611, y: -43.01488690867983 },
  { x: 126.58176122937239, y: -44.219521044617146 },
  { x: 126.09801644640974, y: -45.41622130515128 },
  { x: 125.59500579095968, y: -46.605032013608515 },
  { x: 125.07382257173694, y: -47.7862043355044 },
  { x: 124.53573739076145, y: -48.95935413534455 },
  { x: 123.98154806790612, y: -50.12439276647642 },
  { x: 123.41175693420209, y: -51.282413537614794 },
  { x: 122.82701406510137, y: -52.43383013313822 },
  { x: 122.2283241226662, y: -53.577475372121484 },
  { x: 121.61624853569603, y: -54.71411752555333 },
  { x: 120.99155557517967, y: -55.84320993907638 },
  { x: 120.35448163219056, y: -56.965506109237296 },
  { x: 119.7052040000338, y: -58.08159701371975 },
  { x: 119.04493418296092, y: -59.190359794924774 },
  { x: 118.37331759436168, y: -60.29232633276768 },
  { x: 117.69008829427845, y: -61.3870533939857 },
  { x: 116.9946257561434, y: -62.47461485078931 },
  { x: 116.28675268665143, y: -63.55384352225326 },
  { x: 115.56617359696068, y: -64.62459166395664 },
  { x: 114.83244525380843, y: -65.68629784709996 },
  { x: 114.08500622839517, y: -66.73884387614653 },
  { x: 113.32356103187911, y: -67.78125463791825 },
  { x: 112.5481687620286, y: -68.81264366588965 },
  { x: 111.75773611012885, y: -69.83343941888138 },
  { x: 110.95223352729566, y: -70.8425042648524 },
  { x: 110.13115868249797, y: -71.83942451942414 },
  { x: 109.29522074895614, y: -72.82240508788246 },
  { x: 108.44344461349212, y: -73.79171191018503 },
  { x: 107.57535749395899, y: -74.74701994860582 },
  { x: 106.69095939035677, y: -75.6871472477775 },
  { x: 105.79025030268542, y: -76.61170228498466 },
  { x: 104.87325977982916, y: -77.51988724035435 },
  { x: 103.93978097959868, y: -78.41123671896067 },
  { x: 102.98960705980473, y: -79.28552910417224 },
  { x: 102.02365403585695, y: -80.14160460228491 },
  { x: 101.04189235887117, y: -80.9792120477831 },
  { x: 100.04449932215252, y: -81.79835144066679 },
  { x: 99.03182951231115, y: -82.59848351379968 },
  { x: 98.00417841818891, y: -83.3800515004445 },
  { x: 96.96249160407967, y: -84.1422797423914 },
  { x: 95.9077146342773, y: -84.88554498791378 },
  { x: 94.83981795989759, y: -85.61030524471644 },
  { x: 93.7597766941186, y: -86.31693726107272 },
  { x: 92.66824091239236, y: -87.00615759742409 },
  { x: 91.56654031450712, y: -87.67823958094921 },
  { x: 90.4547339982312, y: -88.33454984754155 },
  { x: 89.33409256558456, y: -88.97587144263201 },
  { x: 88.20603436300792, y: -89.6027140844727 },
  { x: 87.07070713492222, y: -90.21692457832508 },
  { x: 85.92855411459021, y: -90.81846598808393 },
  { x: 84.77532026268952, y: -91.39837761462068 },
  { x: 83.61094648145176, y: -91.95582470195721 },
  { x: 82.43634878628663, y: -92.49184884826094 },
  { x: 81.25294552363492, y: -93.00731435839421 },
  { x: 80.06120947564355, y: -93.50314463498779 },
  { x: 78.86125883784926, y: -93.98033695288281 },
  { x: 77.65465970111377, y: -94.43934931978416 },
  { x: 76.44182574981562, y: -94.88075055171232 },
  { x: 75.2226387884181, y: -95.30542711519283 },
  { x: 73.9977784412574, y: -95.71390350291989 },
  { x: 72.76774703936465, y: -96.10646781651434 },
  { x: 71.53328330484442, y: -96.48346725536528 },
  { x: 70.2942394932758, y: -96.84544847383015 },
  { x: 69.05123613122664, y: -97.19267741186655 },
  { x: 67.80391863208673, y: -97.52548649442159 },
  { x: 66.55293707130812, y: -97.84419337200019 },
  { x: 65.30000528417341, y: -98.14862075129729 },
  { x: 64.04264116441122, y: -98.43946303109117 },
  { x: 62.78143568970523, y: -98.71693444079216 },
  { x: 61.517777657612044, y: -98.98087246153727 },
  { x: 60.25276037684641, y: -99.23120322111602 },
  { x: 58.98348805675842, y: -99.46857679498046 },
  { x: 57.71155633709393, y: -99.69266075818352 },
  { x: 56.43773348884172, y: -99.9034551107252 },
  { x: 55.16284688075893, y: -100.100878593174 },
  { x: 53.8855372641731, y: -100.28513066049813 },
  { x: 52.60583418796845, y: -100.45614482770823 },
  { x: 51.32391494545005, y: -100.61382506093067 },
  { x: 50.04178886074237, y: -100.75769119079747 },
  { x: 48.75729886530004, y: -100.88798699560313 },
  { x: 47.471656463374565, y: -101.00444653539006 },
  { x: 46.184802557197585, y: -101.10689251685311 },
  { x: 44.897594064410406, y: -101.1948447706243 },
  { x: 43.60834669861458, y: -101.26832545836679 },
  { x: 42.32119730359577, y: -101.32454959774631 },
  { x: 41.03218632887341, y: -101.36139705632273 },
  { x: 39.7415206166368, y: -101.38027140609474 },
  { x: 38.4504707689058, y: -101.38259099350311 },
  { x: 37.15945047005899, y: -101.36920534896814 },
  { x: 35.86973032211624, y: -101.34126687897295 },
  { x: 34.57950784314237, y: -101.29949214395899 },
  { x: 33.28987634185217, y: -101.24456815548352 },
  { x: 32.00039258498288, y: -101.17710066567231 },
  { x: 30.712356723438575, y: -101.09769542665109 },
  { x: 29.425591463914138, y: -101.00686954389307 },
  { x: 28.138855753273887, y: -100.90498499122951 },
  { x: 26.853124704695862, y: -100.79241851693372 },
  { x: 25.568324445969612, y: -100.66936957597397 },
  { x: 24.284528849305584, y: -100.53634049938134 },
  { x: 23.00096964371502, y: -100.39323525328226 },
  { x: 21.719212920059636, y: -100.24062265369724 },
  { x: 20.43860860288739, y: -100.07844360285793 },
  { x: 19.15933398550339, y: -99.90697881516404 },
  { x: 17.881359519023448, y: -99.72616919284722 },
  { x: 16.604995466731488, y: -99.5363693225177 },
  { x: 15.32957697873339, y: -99.33718768146001 },
  { x: 14.055828002691642, y: -99.12909705182109 },
  { x: 12.78336440311186, y: -98.91175762143284 },
  { x: 11.512614638814703, y: -98.68537623248454 },
  { x: 10.244110589715465, y: -98.44989378720783 },
  { x: 8.97674417265728, y: -98.20505173286608 },
  { x: 7.711608696354925, y: -97.95088700556457 },
  { x: 6.445586753527075, y: -97.68664610875658 },
  { x: 5.183420940085128, y: -97.41300866677835 },
  { x: 3.9245793761137873, y: -97.12982693520895 },
  { x: 2.6669197675097736, y: -96.83611102642827 },
  { x: 1.4122445962082593, y: -96.53209733150973 },
  { x: 0.16053908776715398, y: -96.21743126384318 },
  { x: -1.0884331488870085, y: -95.89157355629224 },
  { x: -2.3340811360705644, y: -95.55416223502569 },
  { x: -3.5768776559304447, y: -95.20446596515997 },
  { x: -4.815847595288604, y: -94.84211538564283 },
  { x: -6.051448961849883, y: -94.46620925550666 },
  { x: -7.283356717888266, y: -94.07583155934178 },
  { x: -8.508763719406351, y: -93.67031744725405 },
  { x: -9.727847259709238, y: -93.24481351501645 },
  { x: -10.939809518923983, y: -92.80032442469111 },
  { x: -12.144443654861302, y: -92.33880778985527 },
  { x: -13.343995382719113, y: -91.86102449427656 },
  { x: -14.536913386077805, y: -91.36883611765857 },
  { x: -15.724394394746795, y: -90.86308480320052 },
  { x: -16.90671912312582, y: -90.34473827685937 },
  { x: -18.083592082373052, y: -89.81482336236053 },
  { x: -19.255796317919344, y: -89.27384977795612 },
  { x: -20.423169310901688, y: -88.72267444128748 },
  { x: -21.585770159088447, y: -88.16185878115408 },
  { x: -22.743982997974005, y: -87.59181648193449 },
  { x: -23.897335045411438, y: -87.01344878459629 },
  { x: -25.047333294494077, y: -86.42631245587673 },
  { x: -26.192707143202053, y: -85.83153035337477 },
  { x: -27.334180539197845, y: -85.22921328540612 },
  { x: -28.47247743014395, y: -84.6191913458867 },
  { x: -29.60586920631565, y: -84.00258739241548 },
  { x: -30.736143575206025, y: -83.3788104473088 },
  { x: -31.86146850599572, y: -82.74904246593398 },
  { x: -32.98404539055638, y: -82.1121679779131 },
  { x: -34.10439133436121, y: -81.46794320495165 },
  { x: -35.220127652233465, y: -80.81772739572207 },
  { x: -36.33200784071982, y: -80.16097389586699 },
  { x: -37.43871697447412, y: -79.4982071980806 },
  { x: -38.54204276098944, y: -78.82762482042779 },
  { x: -39.64061117715128, y: -78.1489682101719 },
  { x: -40.57541967717, y: -77.82304401763156 },
  { x: -40.82692500489503, y: -79.08886650549117 },
  { x: -41.12129098912775, y: -80.34467192161269 },
  { x: -41.47259767318144, y: -81.58528182404302 },
  { x: -41.80197908517122, y: -82.8326288720671 },
  { x: -42.18013093050532, y: -84.06638343336694 },
  { x: -42.6018526055675, y: -85.28709954952093 },
  { x: -43.06540072619095, y: -86.49217691872101 },
  { x: -43.571115104543786, y: -87.6797687357057 },
  { x: -44.11974923717268, y: -88.84771054470855 },
  { x: -44.71303173380233, y: -89.99363104777392 },
  { x: -45.353045790767666, y: -91.1146787775781 },
  { x: -46.04203712326661, y: -92.20684247309323 },
  { x: -46.78239919091798, y: -93.26582277167066 },
  { x: -47.57492981359474, y: -94.2841807417173 },
  { x: -48.42265775192566, y: -95.25756531003714 },
  { x: -49.32738548784591, y: -96.17895122941565 },
  { x: -50.28868456253483, y: -97.03968067678716 },
  { x: -51.3073380214233, y: -97.83249940108472 },
  { x: -52.37691898220144, y: -98.55414225060603 },
  { x: -53.491266502517085, y: -99.20664071113876 },
  { x: -54.64302291020863, y: -99.78878327843137 },
  { x: -55.827253541617466, y: -100.3016928100828 },
  { x: -57.038669146474824, y: -100.74692800973374 },
  { x: -58.27230551223792, y: -101.12623964877203 },
  { x: -59.52455767503641, y: -101.44202857403754 },
  { x: -60.78988521908596, y: -101.69608249302338 },
  { x: -62.06567306813635, y: -101.89082441423255 },
  { x: -63.34887768711671, y: -102.02790168795828 },
  { x: -64.63709084196611, y: -102.10865878843087 },
  { x: -65.92772700531854, y: -102.13301445621886 },
  { x: -67.21766876989268, y: -102.09892243109253 },
  { x: -68.50400557059646, y: -101.99618834800869 },
  { x: -68.49782985380217, y: -103.08179219123515 },
  { x: -68.4166738433931, y: -104.37002012052666 },
  { x: -68.44755242736451, y: -105.66016872729007 },
  { x: -68.59058380125313, y: -106.94242778197658 },
  { x: -68.84955022223443, y: -108.20615968628023 },
  { x: -69.22830781969428, y: -109.44024667252712 },
  { x: -69.7287920455467, y: -110.63013591525704 },
  { x: -70.34896402678304, y: -111.76078703242075 },
  { x: -71.08393342307097, y: -112.82064641030264 },
  { x: -71.92347632048316, y: -113.80028056762721 },
  { x: -72.84797225992195, y: -114.7021420617817 },
  { x: -73.84074089626596, y: -115.52616440777666 },
  { x: -74.8908343679253, y: -116.27566446786167 },
  { x: -75.98836857314073, y: -116.95414378481246 },
  { x: -77.1253062154144, y: -117.56556190910953 },
  { x: -78.2934622538276, y: -118.11261517643462 },
  { x: -79.48895101011023, y: -118.59904890785793 },
  { x: -80.70676394839323, y: -119.02610415651517 },
  { x: -81.94471445124708, y: -119.39336723802778 },
  { x: -83.20027608907408, y: -119.69175187050942 },
  { x: -83.40216884025558, y: -120.85649501279947 },
  { x: -83.56310683795921, y: -122.1364049311934 },
  { x: -83.79706012847946, y: -123.40636426283866 },
  { x: -84.09005208959766, y: -124.66307091992776 },
  { x: -84.43366128932163, y: -125.90608166919796 },
  { x: -84.82276099624559, y: -127.13668188711125 },
  { x: -85.25256429113188, y: -128.3528105389958 },
  { x: -85.72021970665678, y: -129.55639568954464 },
  { x: -86.22193021120279, y: -130.74495523248632 },
  { x: -86.75692753378115, y: -131.9192574388096 },
  { x: -87.34104987631403, y: -133.07000179721788 },
  { x: -87.97689754060954, y: -134.19411522375606 },
  { x: -88.65931424637772, y: -135.28915993547906 },
  { x: -89.38574401513674, y: -136.35650626189084 },
  { x: -90.15212387531139, y: -137.3946952268349 },
  { x: -90.95608991616703, y: -138.40441014825794 },
  { x: -91.79505661033764, y: -139.38506004847633 },
  { x: -92.66695553593038, y: -140.33637160031134 },
  { x: -93.57113661749325, y: -141.25815642962633 },
  { x: -94.50628492968008, y: -142.14829809759166 },
  { x: -95.47328693901636, y: -143.00295524926352 },
  { x: -96.10263384879157, y: -143.78002441829145 },
  { x: -94.9637312057197, y: -144.38686615915066 },
  { x: -93.82311472736522, y: -144.98988131950813 },
  { x: -92.6797502027817, y: -145.59066553910978 },
  { x: -91.5358390238408, y: -146.18845424057739 },
  { x: -90.39090840839557, y: -146.78372759327888 },
  { x: -89.2441309876889, y: -147.37707657489796 },
  { x: -88.09624548382536, y: -147.96820200298222 },
  { x: -86.94775422783606, y: -148.55678622702678 },
  { x: -85.79729797104858, y: -149.14360121163082 },
  { x: -84.64716675198711, y: -149.72757580974277 },
  { x: -83.49418406560197, y: -150.31028349944538 },
  { x: -82.3398569049865, y: -150.89096339697093 },
  { x: -81.18603207540214, y: -151.46850003194146 },
  { x: -80.03036044055632, y: -152.04418616804006 },
  { x: -78.8736693692062, y: -152.61757118478286 },
  { x: -77.71594408690966, y: -153.1886218396752 },
  { x: -76.55709594701416, y: -153.75730119661185 },
  { x: -75.39787844606639, y: -154.32318449038266 },
  { x: -74.23747898975127, y: -154.8865228865032 },
  { x: -73.07464175049104, y: -155.4479184434887 },
  { x: -71.91122830798923, y: -156.00638866094005 },
  { x: -70.74636697016247, y: -156.5622733510254 },
  { x: -69.58011683477909, y: -157.11542846293432 },
  { x: -68.41269951847046, y: -157.66565084808803 },
  { x: -67.2436126902055, y: -158.2130550084128 },
  { x: -66.07343255322576, y: -158.75726788924575 },
  { x: -64.9017010998264, y: -159.29823778003964 },
  { x: -63.72843310444951, y: -159.83592035746815 },
  { x: -62.55346604823209, y: -160.37024174932085 },
  { x: -61.377302262205255, y: -160.9008362881559 },
  { x: -60.19908482872769, y: -161.42776307174174 },
  { x: -59.01893194333613, y: -161.95082264511007 },
  { x: -57.8374936814826, y: -162.4695976302719 },
  { x: -56.653085756768654, y: -162.98433549913213 },
  { x: -55.467495876687394, y: -163.49425689987058 },
  { x: -54.27952731142938, y: -163.9993729133187 },
  { x: -53.08957897093109, y: -164.49924584662955 },
  { x: -51.89680871199332, y: -164.99390709549263 },
  { x: -50.7023541666571, y: -165.4824314104719 },
  { x: -49.505609582796694, y: -165.9646082557676 },
  { x: -48.30570326832868, y: -166.44025110404826 },
  { x: -47.101748756727574, y: -166.90915680673518 },
  { x: -45.89639067312777, y: -167.36969832839299 },
  { x: -44.686659354668855, y: -167.8219864773374 },
  { x: -43.47425386219137, y: -168.26484483861685 },
  { x: -42.25813998474888, y: -168.69749775402155 },
  { x: -41.03893824890926, y: -169.11848440058967 },
  { x: -39.8147279772006, y: -169.52708821787976 },
  { x: -38.58574556069635, y: -169.9216175322724 },
  { x: -37.351872803859784, y: -170.29966595651186 },
  { x: -36.11278466896489, y: -170.66209964226576 },
  { x: -34.86994382577873, y: -171.01016518308563 },
  { x: -33.623217304322495, y: -171.34518858514912 },
  { x: -32.373033563416826, y: -171.66835180382358 },
  { x: -31.120072227397934, y: -171.98039356121367 },
  { x: -29.864687882876023, y: -172.2822889704973 },
  { x: -28.608195455197244, y: -172.57442032036366 },
  { x: -27.349250470131263, y: -172.85787907272226 },
  { x: -26.087291498878596, y: -173.13318233304634 },
  { x: -24.824977941015735, y: -173.40047415214624 },
  { x: -23.561822239953653, y: -173.66032888645827 },
  { x: -22.295844620452076, y: -173.91356282390802 },
  { x: -21.028699820025263, y: -174.1602424494849 },
  { x: -19.758895620021967, y: -174.4010141450304 },
  { x: -18.48895845003985, y: -174.63559719614477 },
  { x: -17.219213347804917, y: -174.86433695541197 },
  { x: -15.947178207045793, y: -175.08804047673118 },
  { x: -14.673828140940516, y: -175.30652307957624 },
  { x: -13.40083266144544, y: -175.51998975933122 },
  { x: -12.127320076477156, y: -175.72856609875393 },
  { x: -10.852684633909911, y: -175.93278582456486 },
  { x: -9.57697065706998, y: -176.13252150720095 },
  { x: -8.301020289156586, y: -176.328011384541 },
  { x: -7.024538041327893, y: -176.51945675835853 },
  { x: -5.747139778089523, y: -176.70689641156392 },
  { x: -4.469416477125138, y: -176.89043007164136 },
  { x: -3.191087424034998, y: -177.07026458078013 },
  { x: -1.9131277319971471, y: -177.24635376884865 },
  { x: -0.6335133024450391, y: -177.41905960967824 },
  { x: 0.6459829315703361, y: -177.58821958440583 },
  { x: 1.9263360832270233, y: -177.75403499480493 },
  { x: 3.2067631070941682, y: -177.9164430494967 },
  { x: 4.487648138666152, y: -178.07557671845987 },
  { x: 5.769153696805984, y: -178.23152095473654 },
  { x: 7.0517230147764085, y: -178.3843607113687 },
  { x: 8.333730903947353, y: -178.53393900990918 },
  { x: 9.616492289664968, y: -178.680425756442 },
  { x: 10.899371870919316, y: -178.82376000639348 },
  { x: 12.18220712884739, y: -178.96391405768478 },
  { x: 13.466549379868804, y: -179.1010245739052 },
  { x: 14.74997561548054, y: -179.23478129177084 },
  { x: 16.03380076102875, y: -179.36523776863427 },
  { x: 17.31789184653461, y: -179.49223333243773 },
  { x: 18.603268308502436, y: -179.61564240042347 },
  { x: 19.888186762765425, y: -179.73491647142885 },
  { x: 21.173504126964882, y: -179.84896685375222 },
  { x: 22.459190852216633, y: -179.95616466515295 },
  { x: 23.747802917002513, y: -180.03847585225304 },
  { x: 25.036488853998854, y: -180.10149992860522 },
  { x: 26.325824866447224, y: -180.14893050473236 },
  { x: 27.61548591662161, y: -180.1824250883566 },
  { x: 28.905353808985275, y: -180.20309822645328 },
  { x: 30.196255912295356, y: -180.2117819047926 },
  { x: 31.487187564489616, y: -180.20910311376085 },
  { x: 32.77735094569511, y: -180.19559188646812 },
  { x: 34.06730748471133, y: -180.17150954585884 },
  { x: 35.35809139248468, y: -180.13715896799587 },
  { x: 36.647811540427426, y: -180.09294183302367 },
  { x: 37.937649883906914, y: -180.03884613670797 },
  { x: 39.22674950528182, y: -179.97529110384315 },
  { x: 40.51549454004653, y: -179.9022536493634 },
  { x: 41.803766792664305, y: -179.81995631330273 },
  { x: 43.091448067598414, y: -179.72857269535578 },
  { x: 44.37782919162847, y: -179.62806031900143 },
  { x: 45.66447625561617, y: -179.51862233281858 },
  { x: 46.949823168699815, y: -179.40033076221232 },
  { x: 48.234106321952865, y: -179.27320222843 },
  { x: 49.517591655332964, y: -179.13741956519254 },
  { x: 50.799688191156456, y: -178.99299015972102 },
  { x: 52.081784726979954, y: -178.83974779954184 },
  { x: 53.36210832975245, y: -178.67808400737047 },
  { x: 54.64163411265202, y: -178.5078990557228 },
  { x: 55.91977109799496, y: -178.32908767669883 },
  { x: 57.19699206792824, y: -178.14182901040905 },
  { x: 58.47338566910438, y: -177.94612490365867 },
  { x: 59.747888141692805, y: -177.7420178329687 },
  { x: 61.02085407230369, y: -177.5295096451444 },
  { x: 62.292165265400335, y: -177.3087333101646 },
  { x: 63.56229450312964, y: -177.07960941540307 },
  { x: 64.83106449218653, y: -176.84196436116517 },
  { x: 66.09815019484498, y: -176.59605485338233 },
  { x: 67.36328567114732, y: -176.34194922384918 },
  { x: 68.62771197422929, y: -176.07933166886602 },
  { x: 69.88971526880823, y: -175.80846074116943 },
  { x: 71.14991608145199, y: -175.5293659896436 },
  { x: 72.40804847220294, y: -175.24210466525167 },
  { x: 73.66467386986054, y: -174.94637389193073 },
  { x: 74.91988092107735, y: -174.6422309206439 },
  { x: 76.171837595034, y: -174.33018916325386 },
  { x: 77.4225236669708, y: -174.00970750581902 },
  { x: 78.67087537705713, y: -173.6808875226287 },
  { x: 79.91724731190317, y: -173.3438234007513 },
  { x: 81.16066435833089, y: -172.99877553972868 },
  { x: 82.40230847170763, y: -172.64521021284023 },
  { x: 83.64150002769716, y: -172.28344507059094 },
  { x: 84.87853451514133, y: -171.91341916840724 },
  { x: 86.11258456528299, y: -171.53526178265736 },
  { x: 87.34412296026908, y: -171.14879377323095 },
  { x: 88.57306105344705, y: -170.7541795057963 },
  { x: 89.79960568700619, y: -170.3512564614904 },
  { x: 91.02399325201995, y: -169.9397882492398 },
  { x: 92.24459855985828, y: -169.5205154379543 },
  { x: 93.46162845271043, y: -169.09331798529192 },
  { x: 94.67670811920651, y: -168.6574516287323 },
  { x: 95.8890988372419, y: -168.2133503675119 },
  { x: 97.09794368917531, y: -167.76126536714625 },
  { x: 98.30347906608021, y: -167.30092699406717 },
  { x: 99.50605955456682, y: -166.83242204812203 },
  { x: 100.70586244794019, y: -166.35555292114773 },
  { x: 101.90226721963249, y: -165.87047289798105 },
  { x: 103.09477153861262, y: -165.37753287162167 },
  { x: 104.28387773591167, y: -164.87638933629088 },
  { x: 105.46964490929805, y: -164.36700535588355 },
  { x: 106.65245719426609, y: -163.8493273730471 },
  { x: 107.8314872220587, y: -163.32347173651291 },
  { x: 109.00679409044423, y: -162.78957510987036 },
  { x: 110.17793456615992, y: -162.24784064169822 },
  { x: 111.34617925122566, y: -161.69744835046043 },
  { x: 112.50993250589556, y: -161.13940289821923 },
  { x: 113.6702876388844, y: -160.57299880536468 },
  { x: 114.82656502585597, y: -159.99856480323336 },
  { x: 115.97923744895719, y: -159.41600116434117 },
  { x: 117.12800941934623, y: -158.82512690177242 },
  { x: 118.27149213946649, y: -158.22695775842098 },
  { x: 119.41178358009495, y: -157.62025637476165 },
  { x: 120.54651983049698, y: -157.00622317421437 },
  { x: 121.679158110122, y: -156.38318495121226 },
  { x: 122.80550247741603, y: -155.75308823850088 },
  { x: 123.92741451208256, y: -155.11520539480725 },
  { x: 125.0447760185849, y: -154.4694477734788 },
  { x: 126.1579415835332, y: -153.81564916204204 },
  { x: 127.26649752254895, y: -153.15411982378083 },
  { x: 128.3697937601801, y: -152.48499642228455 },
  { x: 129.46889405625723, y: -151.80794283899561 },
  { x: 130.5630005909074, y: -151.12319915859803 },
  { x: 131.65226110855153, y: -150.430809704418 },
  { x: 132.73652786476873, y: -149.73085942949763 },
  { x: 133.81615544616915, y: -149.02299005361618 },
  { x: 134.89055287506915, y: -148.30782579695202 },
  { x: 135.9599565425422, y: -147.58486063486347 },
  { x: 137.02439599747248, y: -146.8544528475713 },
  { x: 138.08336890882885, y: -146.116683694507 },
  { x: 139.1373776076425, y: -145.37131309098658 },
  { x: 140.1862743494924, y: -144.61853679836773 },
  { x: 141.229468156695, y: -143.85849148023985 },
  { x: 142.26746136028135, y: -143.09121037909762 },
  { x: 143.29981072698868, y: -142.316693494941 },
  { x: 144.32719588115327, y: -141.53464903253877 },
  { x: 145.34864170959702, y: -140.7457787778902 },
  { x: 146.36450279893018, y: -139.9497281443851 },
  { x: 147.37519283353126, y: -139.14640479176043 },
  { x: 148.37967760245388, y: -138.33615591940534 },
  { x: 149.3785776322659, y: -137.51680229711133 },
  { x: 150.36949946334846, y: -136.68994325823476 },
  { x: 151.35353640441633, y: -135.854500268503 },
  { x: 152.33057025993278, y: -135.01038468126347 },
  { x: 153.30027599217183, y: -134.15802495533686 },
  { x: 154.26250585671252, y: -133.29742478433363 },
  { x: 155.21693481582886, y: -132.4287097510116 },
  { x: 156.16379926059432, y: -131.55164715790787 },
  { x: 157.1033946798507, y: -130.66602277561202 },
  { x: 158.03445047157817, y: -129.77297423616517 },
  { x: 158.95791220007055, y: -128.87131219697892 },
  { x: 159.87339572983345, y: -127.9615537635265 },
  { x: 160.78081241421438, y: -127.04373587191309 },
  { x: 161.6803395465184, y: -126.11760735662318 },
  { x: 162.57135660017767, y: -125.18371487201415 },
  { x: 163.45371583077124, y: -124.24210274141225 },
  { x: 164.32777182490938, y: -123.29247547597568 },
  { x: 165.19367232701293, y: -122.33463362073618 },
  { x: 166.050619517209, y: -121.36944148055613 },
  { x: 166.89884978657102, y: -120.39653708160425 },
  { x: 167.73812674402558, y: -119.41604600663837 },
  { x: 168.5688049761828, y: -118.42765060515347 },
  { x: 169.39050034754837, y: -117.43188275706488 },
  { x: 170.2030946625855, y: -116.42872768793049 },
  { x: 171.00667656794676, y: -115.41812629998195 },
  { x: 171.8009505747903, y: -114.40028543540853 },
  { x: 172.58633036749475, y: -113.37471753762122 },
  { x: 173.36157489292432, y: -112.34307734413427 },
  { x: 174.1276001664888, y: -111.30421983568557 },
  { x: 174.88416979711465, y: -110.25841095223278 },
  { x: 175.63169746918044, y: -109.20506710331328 },
  { x: 176.36888303178213, y: -108.14592428587284 },
  { x: 177.09658340256104, y: -107.07979315732307 },
  { x: 177.81417805494928, y: -106.00770792861042 },
  { x: 178.52240571105145, y: -104.92854574213585 },
  { x: 179.22100043090992, y: -103.84274244394116 },
  { x: 179.90878025915734, y: -102.75215961372982 },
  { x: 180.5874294821922, y: -101.65406397971493 },
  { x: 181.25561840022615, y: -100.55056828711554 },
  { x: 181.9143812242057, y: -99.44016554283834 },
  { x: 182.5635997585941, y: -98.3229961040832 },
  { x: 183.20250573240259, y: -97.2004118323015 },
  { x: 183.83118779228366, y: -96.07227237029336 },
  { x: 184.44970503600575, y: -94.93845952252205 },
  { x: 185.05752558365353, y: -93.80001488715503 },
  { x: 185.6551813151423, y: -92.65612586987726 },
  { x: 186.24267223047204, y: -91.50684418123608 },
  { x: 186.8199983296428, y: -90.3522289189998 },
  { x: 187.3872187104229, y: -89.19209540264235 },
  { x: 187.94374239512868, y: -88.02757387698367 },
  { x: 188.48977622594944, y: -86.85862740591857 },
  { x: 189.0258520828005, y: -85.68413313184809 },
  { x: 189.5516153790716, y: -84.50488887464516 },
  { x: 190.06671152815258, y: -83.32170722862482 },
  { x: 190.57182015437968, y: -82.13288913294654 },
  { x: 191.06605479122737, y: -80.94100534053426 },
  { x: 191.55018370968438, y: -79.74418688446339 },
  { x: 192.02391142090895, y: -78.54323158460687 },
  { x: 192.48694243605917, y: -77.3386048358906 },
  { x: 192.93960179286114, y: -76.12997421336752 },
  { x: 193.3818894913148, y: -74.91735449147968 },
  { x: 193.8139828247253, y: -73.70059053858519 },
  { x: 194.23534991317726, y: -72.48045062567274 },
  { x: 194.6462566966284, y: -71.2569864632897 },
  { x: 195.04691001726798, y: -70.02959968653134 },
  { x: 195.43710303290672, y: -68.7988591114182 },
  { x: 195.81662890135533, y: -67.56519319677092 },
  { x: 196.1857240136873, y: -66.32845419816859 },
  { x: 196.54441791878676, y: -65.0886716644954 },
  { x: 196.89274016553796, y: -63.84532849027812 },
  { x: 197.23051346063576, y: -62.59925204427391 },
  { x: 197.55773780408018, y: -61.35076736420877 },
  { x: 197.87462003806044, y: -60.09932779572531 },
  { x: 198.1806873804297, y: -58.84592322644368 },
  { x: 198.4765308088716, y: -57.58923873101771 },
  { x: 198.76179573677592, y: -56.330500588141014 },
  { x: 199.0365117130268, y: -55.06916214345619 },
  { x: 199.300619639856, y: -53.80575527687855 },
  { x: 199.5542672616843, y: -52.53982198070325 },
  { x: 199.79730683409088, y: -51.27211575147696 },
  { x: 200.0295610637706, y: -50.00248884477876 },
  { x: 200.2512072440285, y: -48.730956035050745 },
  { x: 200.46227492374888, y: -47.457207059009 },
  { x: 200.6624095163215, y: -46.18221702983156 },
  { x: 200.85172921728307, y: -44.90557226313985 },
  { x: 201.03023402663356, y: -43.62715456339717 },
  { x: 201.19777619995216, y: -42.34773220159225 },
  { x: 201.3542670905862, y: -41.06588683128431 },
  { x: 201.49949985634646, y: -39.78362777659781 },
  { x: 201.63350404611714, y: -38.49989127770215 },
  { x: 201.7561023665931, y: -37.21520921451263 },
  { x: 201.86717662223765, y: -35.928828090482575 },
  { x: 201.96640177532473, y: -34.64194463542141 },
  { x: 202.05363008143343, y: -33.35395309720337 },
  { x: 202.1284774050694, y: -32.065178513554486 },
  { x: 202.19064825739076, y: -30.775547012264283 },
  { x: 202.23966985625063, y: -29.485531375479695 },
  { x: 202.27498077284955, y: -28.195161152084918 },
  { x: 202.29596048061958, y: -26.904746605363858 },
  { x: 202.3014270241935, y: -25.614228637548162 },
  { x: 202.2899620571304, y: -24.32310491760671 },
  { x: 202.25875843543298, y: -23.03282334086448 },
  { x: 202.20181773561202, y: -21.743044095153362 },
  { x: 201.17948544064276, y: -21.599170578065515 },
  { x: 199.89972326666975, y: -21.768530007761346 },
  { x: 198.6203452281911, y: -21.93783033968881 },
  { x: 197.3412331296701, y: -22.107101122732086 },
  { x: 196.06123456462362, y: -22.2764901013121 },
  { x: 194.78203381945008, y: -22.44576088435538 },
  { x: 193.5012669834148, y: -22.615253284030036 },
  { x: 193.61313905893226, y: -23.805364143391326 },
  { x: 193.67811705525108, y: -25.094596734745053 },
  { x: 193.66354945534877, y: -26.385380642518403 },
  { x: 193.59543927730658, y: -27.673726767346636 },
  { x: 193.48717216565944, y: -28.959989695839955 },
  { x: 193.3469922590945, y: -30.24257378825247 },
  { x: 193.1803661011856, y: -31.52276442104615 },
  { x: 192.99119414464496, y: -32.79971945102177 },
  { x: 192.78269721784852, y: -34.07352752483189 },
  { x: 192.55709148711003, y: -35.34455800352879 },
  { x: 192.31641582543813, y: -36.61260404492318 },
  { x: 192.06188173708432, y: -37.878537341098486 },
  { x: 191.79526215509958, y: -39.14102819226645 },
  { x: 191.51833001253493, y: -40.40115513269976 },
  { x: 191.2501147908043, y: -41.663542562773074 },
  { x: 190.99575799575558, y: -42.929017851243536 },
  { x: 190.75135917467662, y: -44.196990020427485 },
  { x: 190.5131065215077, y: -45.46542019731626 },
  { x: 190.27683364357912, y: -46.73430838190988 },
  { x: 190.03872873483112, y: -48.002827205451204 },
  { x: 189.79518683139347, y: -49.27094711905605 },
  { x: 189.5432234959636, y: -50.53701338521019 },
  { x: 189.2800315845441, y: -51.800627093977106 },
  { x: 189.00333583305292, y: -53.06150753095709 },
  { x: 188.71136330843902, y: -54.319004620698095 },
  { x: 188.40302070198769, y: -55.57202505448535 },
  { x: 188.07715560721567, y: -56.820687027855584 },
  { x: 187.73314749755522, y: -58.06479847306162 },
  { x: 187.3708781774696, y: -59.30394570572488 },
  { x: 186.99028854919038, y: -60.53770026702471 },
  { x: 186.59182184598035, y: -61.765367758182805 },
  { x: 186.1756849100288, y: -62.98705160029381 },
  { x: 185.74243917013519, y: -64.20261882337891 },
  { x: 185.29223237072043, y: -65.41316273615286 },
  { x: 184.8261873693835, y: -66.61662969116495 },
  { x: 184.3448064971555, y: -67.8141720948983 },
  { x: 183.84879892725684, y: -69.00536148853227 },
  { x: 183.33846014852932, y: -70.1913650529921 },
  { x: 182.8146175297301, y: -71.37131109619439 },
  { x: 182.27818708626887, y: -72.54510358426552 },
  { x: 181.7293461114507, y: -73.71380627703611 },
  { x: 181.16906971845364, y: -74.87656964408588 },
  { x: 180.59765339611954, y: -76.03419889250881 },
  { x: 180.01586541543713, y: -77.18623601460008 },
  { x: 179.42406036301665, y: -78.33333847303278 },
  { x: 178.8227405698892, y: -79.47538807227015 },
  { x: 178.21220152489656, y: -80.61273201170134 },
  { x: 177.59318195014336, y: -81.74538506576847 },
  { x: 176.96603643223978, y: -82.8730221967455 },
  { x: 176.33094226449091, y: -83.99658158170524 },
  { x: 175.68819493573866, y: -85.11613709285818 },
  { x: 175.03811948370895, y: -86.23162963243593 },
  { x: 174.38118869054875, y: -87.34317000875417 },
  { x: 173.71790488728917, y: -88.45055876684468 },
  { x: 173.04841581835112, y: -89.55395103834942 },
  { x: 172.37281013038717, y: -90.65390825206786 },
  { x: 171.6915606055442, y: -91.75015708082132 },
  { x: 171.00472634159067, y: -92.84300778789371 },
  { x: 170.3126028273683, y: -93.9325490199376 },
  { x: 169.6154560028348, y: -95.01876600251087 },
  { x: 168.91313812356927, y: -96.1019763861185 },
  { x: 168.20671294940226, y: -97.18143406143487 },
  { x: 167.4956486004185, y: -98.25815107774325 },
  { x: 166.7800928210389, y: -99.33193536729645 },
  { x: 166.05966147576908, y: -100.4041461787669 },
  { x: 165.33565471551304, y: -101.47264121805131 },
  { x: 164.60674284048267, y: -102.540212854705 },
  { x: 163.8753193102967, y: -103.60307144433149 },
  { x: 163.13845878542102, y: -104.66257623560317 },
  { x: 162.39190622653328, y: -105.71557288513351 },
  { x: 161.63560253586508, y: -106.76177329130172 },
  { x: 160.87007959333172, y: -107.80046828088742 },
  { x: 160.09394860137664, y: -108.8333716891732 },
  { x: 159.3087461019773, y: -109.85828951150849 },
  { x: 158.51429480182864, y: -110.87548030062987 },
  { x: 157.71029921208878, y: -111.88512873706351 },
  { x: 156.89690707717872, y: -112.88712401249371 },
  { x: 156.0737638104882, y: -113.88187242407798 },
  { x: 155.24163768300602, y: -114.86833237364888 },
  { x: 154.40029230365866, y: -115.84680673726926 },
  { x: 153.5494912813727, y: -116.81755406767576 },
  { x: 152.68929371391647, y: -117.78036013545803 },
  { x: 151.820024639016, y: -118.7349072901111 },
  { x: 150.9418908988606, y: -119.68092959167734 },
  { x: 150.0548038467977, y: -120.61853046125135 },
  { x: 149.1584088962171, y: -121.54796845156977 },
  { x: 148.2534447692234, y: -122.46852700219117 },
  { x: 147.33946823255383, y: -123.38061241027303 },
  { x: 146.4173362038497, y: -124.28348595371078 },
  { x: 145.4863099610064, y: -125.17780509517752 },
  { x: 144.5467440906342, y: -126.06320786084197 },
  { x: 143.59911137488, y: -126.93934705131501 },
  { x: 142.64308677601778, y: -127.80645905767008 },
  { x: 141.67890668512098, y: -128.66442568437046 },
  { x: 140.70621651557946, y: -129.51350548415277 },
  { x: 139.72551859842426, y: -130.3533143215226 },
  { x: 138.7372561669182, y: -131.1835197715329 },
  { x: 137.74101553668268, y: -132.00450596967804 },
  { x: 136.73691490325442, y: -132.8160734609898 },
  { x: 135.72589983092732, y: -133.6176423486161 },
  { x: 134.70687701098657, y: -134.41010279269292 },
  { x: 133.68067381218933, y: -135.19288597719978 },
  { x: 132.6473788811881, y: -135.9659291107577 },
  { x: 131.60625349587835, y: -136.7298601071557 },
  { x: 130.5583023183223, y: -137.48398087400486 },
  { x: 129.5035548974041, y: -138.22834312185253 },
  { x: 128.44224762419722, y: -138.96282865516199 },
  { x: 127.37367132548131, y: -139.68786223914336 },
  { x: 126.29900795662365, y: -140.4028455088919 },
  { x: 125.21796202878244, y: -141.10803332353373 },
  { x: 124.13065173749439, y: -141.80345523195302 },
  { x: 123.03672249614931, y: -142.48937717410743 },
  { x: 121.93711986904106, y: -143.1652561892501 },
  { x: 120.83169611174874, y: -143.8311550687599 },
  { x: 119.72021483319887, y: -144.48746164174173 },
  { x: 118.60311926665418, y: -145.13395059795369 },
  { x: 117.48008437438867, y: -145.77091373262712 },
  { x: 116.35196707404367, y: -146.39782285945722 },
  { x: 115.21841277900896, y: -147.0149993225595 },
  { x: 114.07971697812638, y: -147.6224689772076 },
  { x: 112.93522959594391, y: -148.22064920139061 },
  { x: 111.78645762555486, y: -148.8086276733094 },
  { x: 110.63221911159195, y: -149.38727608504732 },
  { x: 109.47387330272757, y: -149.95605886307862 },
  { x: 108.31014959694186, y: -150.51551527453958 },
  { x: 107.14255498732813, y: -151.06506172896763 },
  { x: 105.97026210512928, y: -151.60532983376217 },
  { x: 104.7943642590601, y: -152.13566581986063 },
  { x: 103.61341355379558, y: -152.6569561537885 },
  { x: 102.42865104247146, y: -153.16880931283038 },
  { x: 101.2393380029831, y: -153.67139150945982 },
  { x: 100.04671548846623, y: -154.16453283759273 },
  { x: 98.85016297235302, y: -154.64835887998686 },
  { x: 97.64932586803324, y: -155.12329070824188 },
  { x: 96.44642034182063, y: -155.5884123069481 },
  { x: 95.23893473855964, y: -156.04486500175707 },
  { x: 94.0284056002278, y: -156.492113219143 },
  { x: 92.8138873625312, y: -156.9306186604212 },
  { x: 91.59735980071017, y: -157.35972386291863 },
  { x: 90.37743411720804, y: -157.78009737014 },
  { x: 89.15411031202487, y: -158.19170593959043 },
  { x: 87.92786116730757, y: -158.59465299236476 },
  { x: 86.69862758528775, y: -158.9887649287683 },
  { x: 85.46720738583839, y: -159.37417102516935 },
  { x: 84.23283229797073, y: -159.75103010682045 },
  { x: 82.99630014155768, y: -160.1192202845743 },
  { x: 81.75619257015846, y: -160.47934731055668 },
  { x: 80.51434161459245, y: -160.83076480292604 },
  { x: 79.269358477303, y: -161.1740969818608 },
  { x: 78.02248421142585, y: -161.509118537119 },
  { x: 76.77321648592986, y: -161.8358996473007 },
  { x: 75.52229402291961, y: -162.15439968269 },
  { x: 74.26933268690073, y: -162.4648882768552 },
  { x: 73.01439157564155, y: -162.76739867229088 },
  { x: 71.75791392240487, y: -163.06178681818676 },
  { x: 70.49892461401261, y: -163.34845162447922 },
  { x: 69.23819192145355, y: -163.62733768701048 },
  { x: 67.97639546906389, y: -163.89836374634905 },
  { x: 66.71258969254978, y: -164.1618105168946 },
  { x: 65.44677459191121, y: -164.41768907947875 },
  { x: 64.18013212251552, y: -164.66584430245953 },
  { x: 62.911716720068824, y: -164.90660122356294 },
  { x: 61.64250349774919, y: -165.13985088127853 },
  { x: 60.37122185353674, y: -165.36589799847454 },
  { x: 59.09896509614624, y: -165.58460960517206 },
  { x: 57.825703676693514, y: -165.7960798884394 },
  { x: 56.55123075298928, y: -166.00041226937128 },
  { x: 55.275634971686074, y: -166.19766030532023 },
  { x: 53.998532197289535, y: -166.38796250668088 },
  { x: 52.72083844520934, y: -166.57124130763225 },
  { x: 51.44234687325619, y: -166.74761121010053 },
  { x: 50.16273244370409, y: -166.91719040962246 },
  { x: 48.88137462998517, y: -167.0801155697874 },
  { x: 47.60054869618155, y: -167.23617615479557 },
  { x: 46.31851125812642, y: -167.38566580668348 },
  { x: 45.0357646468509, y: -167.52859006586692 },
  { x: 43.75222021570243, y: -167.66503019177745 },
  { x: 42.467523378070815, y: -167.79508591189915 },
  { x: 41.182590149365744, y: -167.91873321776362 },
  { x: 39.896859100787715, y: -168.03603120713925 },
  { x: 38.61106895444132, y: -168.14699650127332 },
  { x: 37.324392341569435, y: -168.25068907628784 },
  { x: 36.037006555477156, y: -168.3411677596567 },
  { x: 34.74885249839611, y: -168.4180650371329 },
  { x: 33.45966423036866, y: -168.48164684867402 },
  { x: 32.16864393152185, y: -168.53216990021147 },
  { x: 30.878657843621447, y: -168.5697727021398 },
  { x: 29.588464913531766, y: -168.59475443691142 },
  { x: 28.297917396831885, y: -168.60735703601551 },
  { x: 27.006838000216707, y: -168.6078095033046 },
  { x: 25.71603931800127, y: -168.59632052777312 },
  { x: 24.425565673511848, y: -168.5730360070368 },
  { x: 23.135210224559156, y: -168.53827728521108 },
  { x: 21.845150264448296, y: -168.49227521295367 },
  { x: 20.55504598101117, y: -168.43524032606436 },
  { x: 19.26703966835104, y: -168.36726865841675 },
  { x: 17.978486701333523, y: -168.28864277121588 },
  { x: 16.690613358652218, y: -168.19963045122458 },
  { x: 15.403301444770396, y: -168.10016890706407 },
  { x: 14.11782156170793, y: -167.99086204405472 },
  { x: 12.832770137466117, y: -167.87149378598104 },
  { x: 11.548531307539344, y: -167.7425221405478 },
  { x: 10.26513462081179, y: -167.60387508234987 },
  { x: 8.982668723936007, y: -167.456003231871 },
  { x: 7.701975760111213, y: -167.2988327169007 },
  { x: 6.421002081886678, y: -167.13255929879676 },
  { x: 5.142569607701898, y: -166.957605895964 },
  { x: 3.8650826978109776, y: -166.77380629592892 },
  { x: 2.5886299988664683, y: -166.58149107683326 },
  { x: 1.3135956463627516, y: -166.38083753198222 },
  { x: 0.04018648248910904, y: -166.17184012095993 },
  { x: -1.2317156882911922, y: -165.95477586455561 },
  { x: -2.50302688138783, y: -165.72962075430095 },
  { x: -3.7735254801694302, y: -165.49652253461676 },
  { x: -5.042635281394421, y: -165.25569912852393 },
  { x: -6.309632337400317, y: -165.00738692709592 },
  { x: -7.575742926880717, y: -164.75142525827502 },
  { x: -8.839223665668815, y: -164.48836262322385 },
  { x: -10.100990569174291, y: -164.2181269965372 },
  { x: -11.361811908385901, y: -163.94065928044674 },
  { x: -12.621672908861562, y: -163.65605920243655 },
  { x: -13.879406389676033, y: -163.36469612355893 },
  { x: -15.13523396746069, y: -163.06662914158227 },
  { x: -16.389628424362467, y: -162.76185825650654 },
  { x: -17.64117141394056, y: -162.45083039520503 },
  { x: -18.892359816908463, y: -162.1329767416572 },
  { x: -20.141154760257525, y: -161.80891043520987 },
  { x: -21.388413161629064, y: -161.47853544198944 },
  { x: -22.634120246580988, y: -161.14195518309052 },
  { x: -23.876709924251585, y: -160.79969784481796 },
  { x: -25.120348587310687, y: -160.4506885865095 },
  { x: -26.36233251285553, y: -160.09571784081712 },
  { x: -27.60195252766572, y: -159.73497767548795 },
  { x: -28.840597429297862, y: -159.36828340999588 },
  { x: -30.07618402141705, y: -158.99632944311918 },
  { x: -31.310839823684468, y: -158.61853218439526 },
  { x: -32.54361927180626, y: -158.23509847601346 },
  { x: -33.775069020139796, y: -157.84611696462622 },
  { x: -35.00388891778104, y: -157.45207520682263 },
  { x: -36.231467762286584, y: -157.0523674504769 },
  { x: -37.456992959341406, y: -156.6475329627254 },
  { x: -38.681350975470984, y: -156.23736859498936 },
  { x: -39.90399515631795, y: -155.8218300239425 },
  { x: -41.12310824550502, y: -155.40189974998393 },
  { x: -42.34239862799719, y: -154.9762332988833 },
  { x: -43.55953194194399, y: -154.54562479690304 },
  { x: -44.774316119598225, y: -154.11040297537969 },
  { x: -45.98856841733716, y: -153.66963704446144 },
  { x: -47.19971808223686, y: -153.22461976783137 },
  { x: -48.40860725749656, y: -152.7748968313951 },
  { x: -49.61696455284096, y: -152.31995851690053 },
  { x: -50.82337162182927, y: -151.86034409148394 },
  { x: -52.02697154682018, y: -151.39638228648192 },
  { x: -53.228045042213424, y: -150.9281100379997 },
  { x: -54.42839458994418, y: -150.45470367089064 },
  { x: -55.62781334782317, y: -149.97643651233344 },
  { x: -56.824543157241486, y: -149.4938404422434 },
  { x: -58.020120560176665, y: -149.00652763151564 },
  { x: -59.213644315661114, y: -148.51466798623417 },
  { x: -60.40576449914686, y: -148.01820979585173 },
  { x: -61.59481159867756, y: -147.5176886338941 },
  { x: -62.782632419514655, y: -147.012502441846 },
  { x: -63.968532562879844, y: -146.50279896412846 },
  { x: -65.15301435980425, y: -145.98847847325726 },
  { x: -66.33501405045725, y: -145.4699177175058 },
  { x: -67.51581701130084, y: -144.94659959140085 },
  { x: -68.69295591050573, y: -144.41956938672035 },
  { x: -69.86935608760602, y: -143.88753064617086 },
  { x: -71.04305254180356, y: -143.35129965767786 },
  { x: -72.2139418520037, y: -142.81093921262024 },
  { x: -73.38354578574187, y: -142.2656477975146 },
  { x: -74.55187911746017, y: -141.71543649319244 },
  { x: -75.71793718509637, y: -141.1605527715588 },
  { x: -76.8807744243566, y: -140.6016097719605 },
  { x: -78.04058290298804, y: -140.03804237198756 },
  { x: -79.19929807290471, y: -139.46911184953535 },
  { x: -80.35471854223498, y: -138.8956234116979 },
  { x: -81.5084104018405, y: -138.31641357116047 },
  { x: -82.659191696354, y: -137.73197727173314 },
  { x: -83.80666351583899, y: -137.142081815953 },
  { x: -84.95131341688447, y: -136.54589983506287 },
  { x: -86.09275726399609, y: -135.9427590919476 },
  { x: -87.22968013182766, y: -135.3319504133868 },
  { x: -88.30571752379983, y: -134.69762451662672 },
  { x: -87.62383269794694, y: -133.6021550396936 },
  { x: -87.00831466596945, y: -132.4673744659653 },
  { x: -86.44180345840977, y: -131.30846722830142 },
  { x: -85.91686753089577, y: -130.129466749393 },
  { x: -85.43340346233286, y: -128.93353475984762 },
  { x: -85.02079761804119, y: -127.71003366135935 },
  { x: -84.66724521878957, y: -126.4681605441302 },
  { x: -84.35687851377166, y: -125.21519182089027 },
  { x: -84.08046347668022, y: -123.95473984273094 },
  { x: -83.8319130373735, y: -122.68825250497721 },
  { x: -83.60830185631737, y: -121.41660149971247 },
  { x: -83.40917192580699, y: -120.14158192165084 },
  { x: -82.59668103186452, y: -120.14599209261517 },
  { x: -81.4659634297114, y: -120.76836546572315 },
  { x: -80.32945424625836, y: -121.38084734985082 },
  { x: -79.18876389569341, y: -121.98483392977583 },
  { x: -78.04437993460559, y: -122.58131509311832 },
  { x: -76.89624326522649, y: -123.1711329830775 },
  { x: -75.74454595530331, y: -123.75470867125298 },
  { x: -74.59054383241384, y: -124.3318205410134 },
  { x: -73.43332088114842, y: -124.90324425056856 },
  { x: -72.27299529704378, y: -125.46906844657101 },
  { x: -71.10990689226799, y: -126.02933006512598 },
  { x: -69.94449890008383, y: -126.58407342955972 },
  { x: -68.77579620731323, y: -127.13392645366116 },
  { x: -67.60554219812303, y: -127.67797312202063 },
  { x: -66.43296860152445, y: -128.21681179954277 },
  { x: -65.25715940210782, y: -128.75101868946925 },
  { x: -64.07935565300882, y: -129.27984768247435 },
  { x: -62.899380060922354, y: -129.8036459779473 },
  { x: -61.71748379136398, y: -130.32235447811968 },
  { x: -60.53282470113449, y: -130.83613570185452 },
  { x: -59.34658474560119, y: -131.34482713028882 },
  { x: -58.157670616049316, y: -131.84868731615916 },
  { x: -56.96727904228829, y: -132.34732473675012 },
  { x: -55.77480427219234, y: -132.84109397867192 },
  { x: -54.57924164369926, y: -133.3301501735665 },
  { x: -53.383309654153884, y: -133.81372505044507 },
  { x: -52.18517627273686, y: -134.29229508506515 },
  { x: -50.98498924386911, y: -134.7659563113003 },
  { x: -49.782231462077426, y: -135.2349007968977 },
  { x: -48.57715409287736, y: -135.69886998912077 },
  { x: -47.371278903804345, y: -136.15752407580138 },
  { x: -46.16264089406021, y: -136.61130998381282 },
  { x: -44.95135825918168, y: -137.06037915118654 },
  { x: -43.73954374438785, y: -137.50388943472328 },
  { x: -42.525276672206815, y: -137.942398569612 },
  { x: -41.30869001261741, y: -138.3760616874947 },
  { x: -40.091187337618315, y: -138.8041252918247 },
  { x: -38.87101048860065, y: -139.22730963665396 },
  { x: -37.6497698797524, y: -139.6451234717829 },
  { x: -36.42641652568504, y: -140.05759634609575 },
  { x: -35.20207328399755, y: -140.46462114488733 },
  { x: -33.974922898312656, y: -140.8667075864098 },
  { x: -32.74727018159665, y: -141.2628916383167 },
  { x: -31.517386524124813, y: -141.65392679715464 },
  { x: -30.285774256928264, y: -142.03955451018706 },
  { x: -29.05179807899706, y: -142.41977847102453 },
  { x: -27.81731957003474, y: -142.79419607611996 },
  { x: -26.580713541411235, y: -143.1632579459572 },
  { x: -25.34143333876915, y: -143.52684219138902 },
  { x: -24.10215313612707, y: -143.8843393666791 },
  { x: -22.859519135130196, y: -144.23668026167917 },
  { x: -21.61650099863894, y: -144.5829119248744 },
  { x: -20.371458763581142, y: -144.92335570038026 },
  { x: -19.124687918798625, y: -145.25803374985986 },
  { x: -17.87587820100747, y: -145.58696454136586 },
  { x: -16.626418407764287, y: -145.90972330968808 },
  { x: -15.374875418186187, y: -146.22647996091058 },
  { x: -14.122711902040244, y: -146.53697224868628 },
  { x: -12.868154926275462, y: -146.8415769212885 },
  { x: -11.611647724154592, y: -147.1401240726331 },
  { x: -10.353884694455937, y: -147.43238839247832 },
  { x: -9.095338619326427, y: -147.7181852002979 },
  { x: -7.835241227777302, y: -147.99756251302873 },
  { x: -6.573031091009081, y: -148.2706717687022 },
  { x: -5.310200427673012, y: -148.53713621904495 },
  { x: -4.045611605728045, y: -148.79712207653057 },
  { x: -2.7794419184792787, y: -149.05053700089596 },
  { x: -1.5120607269790025, y: -149.2972258604991 },
  { x: -0.243541903437674, y: -149.5371221703507 },
  { x: 1.0262327476814388, y: -149.77018160712439 },
  { x: 2.2969677375365047, y: -149.99627489445191 },
  { x: 3.5690176527377218, y: -150.2154131131648 },
  { x: 4.8421904255379, y: -150.42748914855792 },
  { x: 6.117520266883448, y: -150.63259534089434 },
  { x: 7.393145597070827, y: -150.83036602273228 },
  { x: 8.669509649362787, y: -151.0208048876823 },
  { x: 9.948148965736852, y: -151.20406337377577 },
  { x: 11.2262859510798, y: -151.3796797796974 },
  { x: 12.506225418357923, y: -151.5479052709627 },
  { x: 13.786888833298534, y: -151.7085182309403 },
  { x: 15.068985369122029, y: -151.8615334340723 },
  { x: 16.351480814881995, y: -152.00669971484317 },
  { x: 17.634759306072816, y: -152.14397644353713 },
  { x: 18.918717421599847, y: -152.27333776488052 },
  { x: 20.203872266936305, y: -152.3947578235997 },
  { x: 21.49012042098753, y: -152.50815536026312 },
  { x: 22.776678838322685, y: -152.61332722629206 },
  { x: 24.063133834563196, y: -152.71008504754985 },
  { x: 25.351110598339137, y: -152.79860242373104 },
  { x: 26.63939762539901, y: -152.87871314236216 },
  { x: 27.927669878016783, y: -152.95021405486438 },
  { x: 29.21747867261208, y: -153.01309777401667 },
  { x: 30.506932880597187, y: -153.06731258927172 },
  { x: 31.796978066265954, y: -153.11269598176656 },
  { x: 33.087023251934724, y: -153.1491112879118 },
  { x: 34.37748212198205, y: -153.1766508479705 },
  { x: 35.66702497661971, y: -153.1949600753325 },
  { x: 36.95733610224612, y: -153.2041719399766 },
  { x: 38.24835640109293, y: -153.20411653581877 },
  { x: 39.53860842895097, y: -153.19464242482755 },
  { x: 40.830042412176354, y: -153.1757606878345 },
  { x: 42.12005804896094, y: -153.14723493376616 },
  { x: 43.41119654334448, y: -153.10910948594884 },
  { x: 44.70109398459233, y: -153.0611627277511 },
  { x: 45.99048909480907, y: -153.00343159527824 },
  { x: 47.279470520647244, y: -152.93573879522512 },
  { x: 48.5683042020645, y: -152.85795135761293 },
  { x: 49.85628096584044, y: -152.7701505418732 },
  { x: 51.142514345449584, y: -152.67202977833244 },
  { x: 52.42883637171127, y: -152.56362600309598 },
  { x: 53.71371050264798, y: -152.4448838120059 },
  { x: 54.99864373135306, y: -152.31543015039944 },
  { x: 56.28215861361735, y: -152.17548663490797 },
  { x: 57.564225600556654, y: -152.02493876360523 },
  { x: 58.84472649663426, y: -151.86350212848103 },
  { x: 60.12472506168075, y: -151.69113979343007 },
  { x: 61.40227106934003, y: -151.50800319648386 },
  { x: 62.678132790600884, y: -151.31388918906356 },
  { x: 63.95183744331635, y: -151.10862417147464 },
  { x: 65.22462608062216, y: -150.89203085041206 },
  { x: 66.49519855161421, y: -150.664238502244 },
  { x: 67.76311162302979, y: -150.42523604613896 },
  { x: 69.03134973217136, y: -150.17431800248707 },
  { x: 70.2953032531064, y: -149.91229696560333 },
  { x: 71.55763158541134, y: -149.63852286003578 },
  { x: 72.81632540496177, y: -149.35330225545772 },
  { x: 74.07298035150356, y: -149.0562436291538 },
  { x: 75.3263849207852, y: -148.74754274248173 },
  { x: 76.5770414438378, y: -148.4269779788101 },
  { x: 77.82397480748332, y: -148.09471555061248 },
  { x: 79.06765779386869, y: -147.7505744709732 },
  { x: 80.3077949141521, y: -147.39452888461864 },
  { x: 81.54595225919523, y: -147.02604691163347 },
  { x: 82.77932268500068, y: -146.6458488060697 },
  { x: 84.0092063424725, y: -146.2534987218856 },
  { x: 85.23592826933674, y: -145.8487787360603 },
  { x: 86.4582178635735, y: -145.43206190325662 },
  { x: 87.67459768097363, y: -145.0037840695163 },
  { x: 88.8877566699978, y: -144.56291841111397 },
  { x: 90.09713340184652, y: -144.10955726831267 },
  { x: 91.3002457702484, y: -143.64464989901677 },
  { x: 92.49993046808504, y: -143.1670291223011 },
  { x: 93.69317350916974, y: -142.6778399574277 },
  { x: 94.88198421762698, y: -142.1762439548079 },
  { x: 96.06662853341439, y: -141.66202319142081 },
  { x: 97.24491983910241, y: -141.1361121507288 },
  { x: 98.41883790993133, y: -140.59911658485754 },
  { x: 99.58779176821746, y: -140.05306059237364 },
  { x: 100.75169276730827, y: -139.498091917698 },
  { x: 101.9120774491813, y: -138.93303968629482 },
  { x: 103.06779340735339, y: -138.35870910525816 },
  { x: 104.21966801058166, y: -137.77442424386228 },
  { x: 105.36575103251003, y: -137.18104571335903 },
  { x: 106.50648570640124, y: -136.57848117348533 },
  { x: 107.64293579208591, y: -135.96585523854728 },
  { x: 108.77338745428138, y: -135.34408761756504 },
  { x: 109.89846121955551, y: -134.71289390252838 },
  { x: 111.01895490778125, y: -134.07156861382742 },
  { x: 112.13371611247547, y: -133.42069534192476 },
  { x: 113.24271528475396, y: -132.76035903986246 },
  { x: 114.34610016903765, y: -132.09034547823015 },
  { x: 115.44316159210615, y: -131.41082456311193 },
  { x: 116.53446098275892, y: -130.7215599034343 },
  { x: 117.61970285215415, y: -130.02272879250236 },
  { x: 118.69853261368164, y: -129.3143903280845 },
  { x: 119.77077297403626, y: -128.59652973573859 },
  { x: 120.83742859528027, y: -127.86843784224428 },
  { x: 121.89849947741367, y: -127.13008509871736 },
  { x: 122.95026246102935, y: -126.38404225808176 },
  { x: 123.99596792338751, y: -125.62793063516077 },
  { x: 125.03511353345698, y: -124.8619866210278 },
  { x: 126.06693102024904, y: -124.08666822338775 },
  { x: 127.0920704592157, y: -123.30158391952514 },
  { x: 128.10905440614783, y: -122.50775314594432 },
  { x: 129.11868068091832, y: -121.70455537607745 },
  { x: 130.12118567460067, y: -120.8917172827458 },
  { x: 131.11651028942651, y: -120.0692240915073 },
  { x: 132.10382715663872, y: -119.23767416726668 },
  { x: 133.08372725392096, y: -118.39648391956128 },
  { x: 134.05523546809516, y: -117.54657675102186 },
  { x: 135.01938601010775, y: -116.68694799958615 },
  { x: 135.9743763980236, y: -115.81921546666324 },
  { x: 136.9215067827467, y: -114.94213809911739 },
  { x: 137.8598315999832, y: -114.05666884846352 },
  { x: 138.7902668651428, y: -113.1618030526394 },
  { x: 139.71180791616328, y: -112.25850105038099 },
  { x: 140.624838888539, y: -111.34645257840437 },
  { x: 141.52927113561742, y: -110.42562808782533 },
  { x: 142.42528195070363, y: -109.49580596201253 },
  { x: 143.3129599804502, y: -108.55692710319758 },
  { x: 144.1903845473852, y: -107.61104515883122 },
  { x: 145.05900354683362, y: -106.65657926360964 },
  { x: 145.91863968549035, y: -105.69380274471156 },
  { x: 146.76920431670285, y: -104.722722989358 },
  { x: 147.61049059828184, y: -103.74365026083291 },
  { x: 148.4423803346906, y: -102.75671752911508 },
  { x: 149.2644893904347, y: -101.76236064024623 },
  { x: 150.07805881864988, y: -100.75916863500662 },
  { x: 150.88161117512695, y: -99.74893660811037 },
  { x: 151.6755305953603, y: -98.73116961574742 },
  { x: 152.4594329438556, y: -97.70636998894885 },
  { x: 153.23405694271736, y: -96.67364387396816 },
  { x: 153.99875251649357, y: -95.63390728621502 },
  { x: 154.75363786072097, y: -94.58704941737372 },
  { x: 155.49891981758884, y: -93.53284126359188 },
  { x: 156.23421425160282, y: -92.47185164088998 },
  { x: 156.95999394490977, y: -91.40341569937392 },
  { x: 157.67528378433175, y: -90.32903304491602 },
  { x: 158.38052700313142, y: -89.24809053816944 },
  { x: 159.07584179684554, y: -88.16048475803957 },
  { x: 159.76099177440068, y: -87.06654074225239 },
  { x: 160.43606558244934, y: -85.96619200581851 },
  { x: 161.10073818326552, y: -84.86014772195834 },
  { x: 161.75568920118548, y: -83.74735890528335 },
  { x: 162.40015036522038, y: -82.62911093225553 },
  { x: 163.03486039747483, y: -81.50425139639172 },
  { x: 163.65913967361263, y: -80.37405089971182 },
  { x: 164.27266315590776, y: -79.23898961158376 },
  { x: 164.8757854309704, y: -78.09863168596587 },
  { x: 165.46945206309445, y: -76.951337159786 },
  { x: 166.05233335249164, y: -75.79966201152597 },
  { x: 166.62493163019306, y: -74.64280842131284 },
  { x: 167.1871582495462, y: -73.48096106967274 },
  { x: 167.7396337371189, y: -72.31273115904908 },
  { x: 168.28164891969075, y: -71.13975126529299 },
  { x: 168.8124650751572, y: -69.96380909589752 },
  { x: 169.3332937077697, y: -68.78240038292817 },
  { x: 169.8433369976554, y: -67.59744580385686 },
  { x: 170.34327456915042, y: -66.40714287674837 },
  { x: 170.8326631889921, y: -65.21268833141215 },
  { x: 171.31162105271702, y: -64.01406739340611 },
  { x: 171.77967537817844, y: -62.81262453696057 },
  { x: 172.23797857185937, y: -61.605301452562585 },
  { x: 172.68537822727671, y: -60.394757539788635 },
  { x: 173.12216983327232, y: -59.180874603101984 },
  { x: 173.54882617199308, y: -57.96218997273557 },
  { x: 173.96475626575537, y: -56.740476581740374 },
  { x: 174.37037379893772, y: -55.514094467044245 },
  { x: 174.76499914720392, y: -54.285392764939736 },
  { x: 175.1491346415851, y: -53.05296790342815 },
  { x: 175.52263253766037, y: -51.81718924356177 },
  { x: 175.88540418877713, y: -50.57817498087734 },
  { x: 176.23736094828286, y: -49.335821694280206 },
  { x: 176.57850281617752, y: -48.090483970380575 },
  { x: 176.90859340138772, y: -46.84285620795674 },
  { x: 177.22789864387104, y: -45.591667804988845 },
  { x: 177.53594576148055, y: -44.33851440122276 },
  { x: 177.8329120475214, y: -43.0818151313547 },
  { x: 178.11850201315173, y: -41.82304743959382 },
  { x: 178.3925679139506, y: -40.56232952147685 },
  { x: 178.65528704322315, y: -39.29811006058417 },
  { x: 178.90612752105406, y: -38.03196992221959 },
  { x: 179.14497115190662, y: -36.763598843099174 },
  { x: 179.3715815447073, y: -35.492893402128296 },
  { x: 179.58557456396184, y: -34.22004566705413 },
  { x: 179.78659562305992, y: -32.94508518676087 },
  { x: 179.97426058650726, y: -31.667701697964592 },
  { x: 180.14786028108335, y: -30.38811681729667 },
  { x: 180.30627184918933, y: -29.106832875788214 },
  { x: 180.44863837318383, y: -27.824071490070597 },
  { x: 180.57283233340567, y: -26.53924168246016 },
  { x: 180.67521921710036, y: -25.253141272829843 },
  { x: 180.47210018722527, y: -24.262470607262852 },
  { x: 179.19133335119, y: -24.42942180289775 },
  { x: 177.9117189216379, y: -24.596225254111737 },
  { x: 176.63201584543324, y: -24.763028705325723 },
  { x: 175.35219457369186, y: -24.929861705423892 },
  { x: 174.072136910877, y: -25.096724254406244 },
  { x: 172.7928475190509, y: -25.263483382293956 },
  { x: 171.51335128503553, y: -25.430257284623757 },
  { x: 170.23261399788447, y: -25.597208480258658 },
  { x: 168.95178806408083, y: -25.764174450335652 },
  { x: 168.50837750802825, y: -26.77903087760657 },
  { x: 168.29816674594915, y: -28.051538800512624 },
  { x: 168.06744905824698, y: -29.320914541695267 },
  { x: 167.8198885065604, y: -30.586596672355007 },
  { x: 167.5566670462567, y: -31.85118549429998 },
  { x: 167.27967580592372, y: -33.11174089355394 },
  { x: 166.98938756770826, y: -34.369503923252594 },
  { x: 166.68642285817822, y: -35.62414954566993 },
  { x: 166.3712249105964, y: -36.8760914451845 },
  { x: 166.0442369582254, y: -38.12488638853356 },
  { x: 165.70587268544395, y: -39.370032044686006 },
  { x: 165.35619119002038, y: -40.61240010572522 },
  { x: 164.99525156972294, y: -41.852330383819336 },
  { x: 164.62346750893033, y: -43.08828633699082 },
  { x: 164.2408685565267, y: -44.32119875509143 },
  { x: 163.8477206524696, y: -45.550580081532146 },
  { x: 163.4441124434117, y: -46.776474639639254 },
  { x: 163.02971889162697, y: -47.99938476044386 },
  { x: 162.605130974799, y: -49.21833533076793 },
  { x: 162.17037824181205, y: -50.433503643916545 },
  { x: 161.72519475270843, y: -51.644934023215995 },
  { x: 161.26961005637236, y: -52.853187897465745 },
  { x: 160.8041560327191, y: -54.056906017993384 },
  { x: 160.32844854625426, y: -55.25672368580885 },
  { x: 159.84266489028295, y: -56.45230108874403 },
  { x: 159.34650957596338, y: -57.64448036999814 },
  { x: 158.84057358097917, y: -58.831798859804124 },
  { x: 158.3244136720676, y: -60.014817986961454 },
  { x: 157.79829578918626, y: -61.19336045816503 },
  { x: 157.2621312856827, y: -62.3675296945095 },
  { x: 156.71565422159918, y: -63.5374291170895 },
  { x: 156.15927828131427, y: -64.70221658270583 },
  { x: 155.59303301371224, y: -65.86202506133728 },
  { x: 155.0167706743721, y: -67.01692842519432 },
  { x: 154.43013667668365, y: -68.16716306535042 },
  { x: 153.8337219983306, y: -69.3118425152801 },
  { x: 153.2272902482394, y: -70.45136568491981 },
  { x: 152.61095962194688, y: -71.58530411544889 },
  { x: 151.98449372837953, y: -72.71386464905665 },
  { x: 151.34777437200063, y: -73.83707683462724 },
  { x: 150.7012447860729, y: -74.95432753281388 },
  { x: 150.04469812840708, y: -76.06571277749016 },
  { x: 149.37825259453987, y: -77.17098140314053 },
  { x: 148.70155359786116, y: -78.27059141746983 },
  { x: 148.0150443716336, y: -79.36355293285791 },
  { x: 147.31839987813123, y: -80.45038305477797 },
  { x: 146.61188605731166, y: -81.53057206497787 },
  { x: 145.8951778714489, y: -82.60455580949932 },
  { x: 145.16865945603735, y: -83.67158079179562 },
  { x: 144.43224216442442, y: -84.73170610963516 },
  { x: 143.68586689884177, y: -85.78488743969164 },
  { x: 142.92971095259452, y: -86.83079974423907 },
  { x: 142.16333109241984, y: -87.86993796708752 },
  { x: 141.38731829600147, y: -88.90134915672206 },
  { x: 140.6014952700343, y: -89.92529925310033 },
  { x: 139.80583246563413, y: -90.941566639591 },
  { x: 139.00018213838, y: -91.95034338394123 },
  { x: 138.1849579726506, y: -92.95106805735156 },
  { x: 137.3599826751407, y: -93.94382191925347 },
  { x: 136.52549263692387, y: -94.92823560859468 },
  { x: 135.68104462473727, y: -95.90479668196421 },
  { x: 134.827288714033, y: -96.87262606005761 },
  { x: 133.96398851373755, y: -97.83198968283254 },
  { x: 133.09114402385092, y: -98.78276935475226 },
  { x: 132.2088734399099, y: -99.72473607196436 },
  { x: 131.31676307753585, y: -100.65830351884738 },
  { x: 130.41566985437012, y: -101.58254090554956 },
  { x: 129.5054460259918, y: -102.49754426594451 },
  { x: 128.5860915924009, y: -103.40326188948491 },
  { x: 127.6571928692188, y: -104.30005575000196 },
  { x: 126.7195772252027, y: -105.18709847873858 },
  { x: 125.77297872039489, y: -106.0645747562209 },
  { x: 124.81751555033213, y: -106.93238116135429 },
  { x: 123.85298087282516, y: -107.79066543855964 },
  { x: 122.87987701890506, y: -108.63891786958482 },
  { x: 121.8982926352244, y: -109.47710151832457 },
  { x: 120.90825727066733, y: -110.30512035090531 },
  { x: 119.90977092523389, y: -111.12293004400077 },
  { x: 118.90268585450313, y: -111.93070789091605 },
  { x: 117.88774078057966, y: -112.7278333650833 },
  { x: 116.8645220190849, y: -113.5146610531127 },
  { x: 115.83347280328161, y: -114.29085114283616 },
  { x: 114.79394305771775, y: -115.05689857806377 },
  { x: 113.74717383552901, y: -115.81190211782791 },
  { x: 112.69254461014755, y: -116.5562680592861 },
  { x: 111.63061681037284, y: -117.28969352637549 },
  { x: 110.56076990963705, y: -118.01256265459041 },
  { x: 109.48418586330749, y: -118.72408501127903 },
  { x: 108.40021459593213, y: -119.42479986357763 },
  { x: 107.3092106941212, y: -120.11447820763384 },
  { x: 106.21152874448487, y: -120.79295752458461 },
  { x: 105.10643002491854, y: -121.4606958221348 },
  { x: 103.99512603967376, y: -122.11703563761132 },
  { x: 102.87723265325613, y: -122.76225768541396 },
  { x: 101.75289761008658, y: -123.39628070611116 },
  { x: 100.62185497020744, y: -124.01933370355535 },
  { x: 99.48522759121768, y: -124.6308626361681 },
  { x: 98.34257223985456, y: -125.23113344390708 },
  { x: 97.19409575830734, y: -125.82012396510913 },
  { x: 96.03944355996586, y: -126.39808536528983 },
  { x: 94.87967940466068, y: -126.96450053897593 },
  { x: 93.71436005912908, y: -127.5197166855566 },
  { x: 92.54375146332868, y: -128.06365254560038 },
  { x: 91.36785361725948, y: -128.59635982965455 },
  { x: 90.18669606980569, y: -129.1179197971506 },
  { x: 89.00113573860861, y: -129.62804434646776 },
  { x: 87.8106998415213, y: -130.1269994175637 },
  { x: 86.61568386738561, y: -130.61476284877526 },
  { x: 85.41585142512805, y: -131.09151193340756 },
  { x: 84.21188213908485, y: -131.55702505482918 },
  { x: 83.00383510702439, y: -132.01141302135585 },
  { x: 81.79162168229408, y: -132.4548088029664 },
  { x: 80.57521231600977, y: -132.88727149742917 },
  { x: 79.35525708362347, y: -133.30873461975474 },
  { x: 78.13154914294593, y: -133.71943456101658 },
  { x: 76.90473856942914, y: -134.11971482699337 },
  { x: 75.67444122757874, y: -134.5093907371589 },
  { x: 74.44006613971106, y: -134.88877994201818 },
  { x: 73.2030316522669, y: -135.25747245080314 },
  { x: 71.96304227640442, y: -135.6154387146296 },
  { x: 70.720157109892, y: -135.96262332933972 },
  { x: 69.47354878397248, y: -136.2993624134911 },
  { x: 68.2246060962025, y: -136.6252939932525 },
  { x: 66.97285626443512, y: -136.94028140503457 },
  { x: 65.718565228628, y: -137.2444871677003 },
  { x: 64.46096471779235, y: -137.5380959617758 },
  { x: 63.20165037167408, y: -137.8206313115037 },
  { x: 61.94011985924207, y: -138.0921818635365 },
  { x: 60.676166338307034, y: -138.35293968562138 },
  { x: 59.409819357753165, y: -138.60288630970578 },
  { x: 58.14128575976975, y: -138.8417927319372 },
  { x: 56.870801935430244, y: -139.06979561590504 },
  { x: 55.59854517803974, y: -139.2868949616093 },
  { x: 54.32448593871407, y: -139.49304275211318 },
  { x: 53.048062788653745, y: -139.68826484269033 },
  { x: 51.77057587876283, y: -139.87252429723554 },
  { x: 50.49167062243111, y: -140.04590976240132 },
  { x: 49.21111062858514, y: -140.20825133210366 },
  { x: 47.929486874908584, y: -140.35968936354237 },
  { x: 46.64653342144377, y: -140.50030880975956 },
  { x: 45.36171838827543, y: -140.63004318576574 },
  { x: 44.07648967072852, y: -140.74880753851895 },
  { x: 42.79031538888775, y: -140.85679762937687 },
  { x: 41.5032250916373, y: -140.9539506669606 },
  { x: 40.21507103455625, y: -141.04022971516494 },
  { x: 38.92653284198083, y: -141.11579729285287 },
  { x: 37.63749231837429, y: -141.1806201575297 },
  { x: 36.34806765927337, y: -141.23462074337442 },
  { x: 35.0576678869944, y: -141.27804652229213 },
  { x: 33.76738631025217, y: -141.3107940731881 },
  { x: 32.47689789132066, y: -141.33285600884136 },
  { x: 31.18605488577895, y: -141.3444465586622 },
  { x: 29.89550736907907, y: -141.34543275267183 },
  { x: 28.60445752134807, y: -141.33591801196485 },
  { x: 27.313850906879825, y: -141.31607593623585 },
  { x: 26.023436360158772, y: -141.28564797274822 },
  { x: 24.733568467795106, y: -141.2449887081122 },
  { x: 23.443331214379146, y: -141.1939762531805 },
  { x: 22.15403952525705, y: -141.13268448016356 },
  { x: 20.865250167166067, y: -141.06131284402963 },
  { x: 19.577110884527116, y: -140.97961017926318 },
  { x: 18.28911934630908, y: -140.8879199916428 },
  { x: 17.002457507879285, y: -140.78612039202125 },
  { x: 15.716563940438256, y: -140.6743960609247 },
  { x: 14.431571613964811, y: -140.5527137558584 },
  { x: 13.147761242858694, y: -140.4211879787486 },
  { x: 11.86427590947859, y: -140.27978918071108 },
  { x: 10.582356666960195, y: -140.12864294450367 },
  { x: 9.301634154251218, y: -139.96785269122097 },
  { x: 8.022123145793751, y: -139.79737040392618 },
  { x: 6.743454280535505, y: -139.61729211649288 },
  { x: 5.466573122770339, y: -139.42772125001576 },
  { x: 4.191125085888058, y: -139.22871320865266 },
  { x: 2.9176715986881403, y: -139.02040096238238 },
  { x: 1.6450159313611687, y: -138.80259983067876 },
  { x: 0.37413319708518683, y: -138.57564223848888 },
  { x: -0.8949470552556216, y: -138.33936936056028 },
  { x: -2.1616633968617767, y: -138.0942281237662 },
  { x: -3.4270943620059637, y: -137.83976790762284 },
  { x: -4.690974010730534, y: -137.5763137498562 },
  { x: -5.952726139793917, y: -137.3039542971189 },
  { x: -7.212483719174936, y: -137.0226415324741 },
  { x: -8.470099004452676, y: -136.7326487831005 },
  { x: -9.725926582237332, y: -136.43369533459833 },
  { x: -10.979464121497793, y: -136.12612099913574 },
  { x: -12.231021885517984, y: -135.8099442447653 },
  { x: -13.480230513245612, y: -135.48504687595033 },
  { x: -14.72759233571179, y: -135.1515987987748 },
  { x: -15.972191337506846, y: -134.80986225958597 },
  { x: -17.214352556356786, y: -134.4595897864787 },
  { x: -18.45409076670371, y: -134.10105101302116 },
  { x: -19.691450291873885, y: -133.73427179448706 },
  { x: -20.926697071824968, y: -133.35897141647663 },
  { x: -22.159166256662832, y: -132.9756152739158 },
  { x: -23.389271530766038, y: -132.584122107373 },
  { x: -24.61659920975603, y: -132.1845177721219 },
  { x: -25.84166639910601, y: -131.7766988470679 },
  { x: -27.06404463999532, y: -131.36094604661074 },
  { x: -28.283275924719124, y: -130.93743666405547 },
  { x: -29.49946367437206, y: -130.50598601887597 },
  { x: -30.713479581037536, y: -130.06647591553553 },
  { x: -31.924230336000768, y: -129.61934220007583 },
  { x: -33.132129623640324, y: -129.16445928973909 },
  { x: -34.337133120629936, y: -128.7016794401044 },
  { x: -35.539093082548675, y: -128.2312538166873 },
  { x: -36.738393644890934, y: -127.75304206228796 },
  { x: -37.93413356668912, y: -127.26742831240071 },
  { x: -39.12699247227944, y: -126.77400626986808 },
  { x: -40.316083895136416, y: -126.27324132961593 },
  { x: -41.50306257277429, y: -125.76449819063431 },
  { x: -42.685756662205605, y: -125.24867070666978 },
  { x: -43.865451539892334, y: -124.72513096393347 },
  { x: -45.04194036364518, y: -124.19393806019369 },
  { x: -46.215518622305986, y: -123.65502551046106 },
  { x: -47.38504868383371, y: -123.1089251946509 },
  { x: -48.551106751469895, y: -122.5551938795004 },
  { x: -49.713279140836, y: -121.99401624553576 },
  { x: -50.87227502515241, y: -121.42509680391512 },
  { x: -52.027843238903586, y: -120.84850942684896 },
  { x: -53.17869840562753, y: -120.26457176484223 },
  { x: -54.32559402187094, y: -119.67305481404252 },
  { x: -55.46895854645446, y: -119.07365569838696 },
  { x: -56.608644234957175, y: -118.46605676737056 },
  { x: -57.743040673191096, y: -117.85119619806613 },
  { x: -58.873448012060294, y: -117.22815797506402 },
  { x: -59.99955598828085, y: -116.59672048173286 },
  { x: -61.1212759552002, y: -115.95686894363052 },
  { x: -62.2374407318931, y: -115.3086920074096 },
  { x: -63.34880381490625, y: -114.65145833818652 },
  { x: -64.45425712108276, y: -113.98528613149803 },
  { x: -65.55362335711754, y: -113.30939234191328 },
  { x: -66.64691729745269, y: -112.62267627349645 },
  { x: -67.73317860335223, y: -111.92390426033289 },
  { x: -68.80954103305042, y: -111.2119312831605 },
  { x: -69.60125906141214, y: -110.40144971334244 },
  { x: -69.14187733345851, y: -109.19478409161754 },
  { x: -68.74753269959204, y: -107.96578690067119 },
  { x: -68.44972427035198, y: -106.71074975553844 },
  { x: -68.36689874798655, y: -105.4236299094038 },
  { x: -68.4237064778287, y: -104.13388759979792 },
  { x: -68.55935063067153, y: -102.85035055587049 },
  { x: -68.28670307631344, y: -102.02347674255185 },
  { x: -67.00066176445148, y: -102.13367930611297 },
  { x: -65.71119278202428, y: -102.19173547631186 },
  { x: -64.42023158094585, y: -102.19698040325437 },
  { x: -63.130703500750286, y: -102.1434599867776 },
  { x: -61.846907904086265, y: -102.014789370602 },
  { x: -60.57637975642048, y: -101.78815681613814 },
  { x: -59.32089199080393, y: -101.48792537839506 },
  { x: -58.080341186141965, y: -101.13169141790384 },
  { x: -56.85415113919303, y: -100.72887364149783 },
  { x: -55.644065234123914, y: -100.28060229399706 },
  { x: -54.57476498774551, y: -100.95635572638194 },
  { x: -53.49878669354171, y: -101.66929642951135 },
  { x: -52.41316068865209, y: -102.36784682604353 },
  { x: -51.3199701694116, y: -103.0537281384822 },
  { x: -50.2197617901776, y: -103.72835871326812 },
  { x: -49.11243212985545, y: -104.39287618244235 },
  { x: -47.99969502372779, y: -105.0470589293735 },
  { x: -46.88168344177343, y: -105.69129108955599 },
  { x: -45.75811666959263, y: -106.32622273844181 },
  { x: -44.628846962764484, y: -106.95241530483048 },
  { x: -43.49513014886677, y: -107.56918916438576 },
  { x: -42.356582092405105, y: -108.17719439255967 },
  { x: -41.21315847005322, y: -108.7765048615627 },
  { x: -40.06522864286341, y: -109.36714273305795 },
  { x: -38.913516558498145, y: -109.94880513098258 },
  { x: -37.75701755489521, y: -110.52214951800966 },
  { x: -36.59661809858009, y: -111.08671049921325 },
  { x: -35.43187495629005, y: -111.64295346951931 },
  { x: -34.26271425581463, y: -112.19067158673853 },
  { x: -33.089904268142575, y: -112.72985746364985 },
  { x: -31.91313472998999, y: -113.2603707430534 },
  { x: -30.732538611335677, y: -113.78241087991745 },
  { x: -29.54789429554827, y: -114.29595571257882 },
  { x: -28.35982230919562, y: -114.80074668830093 },
  { x: -27.168440847814455, y: -115.29683551763108 },
  { x: -25.973114610394834, y: -115.7842517494535 },
  { x: -24.774656191251797, y: -116.26295106044188 },
  { x: -23.571883635018022, y: -116.73302209724876 },
  { x: -22.366215288134292, y: -117.19420630713758 },
  { x: -21.15716359401159, y: -117.64642981789783 },
  { x: -19.945024041491745, y: -118.08970740397163 },
  { x: -18.728791968512535, y: -118.52426806921139 },
  { x: -17.510166435914485, y: -118.94949867427033 },
  { x: -16.288512142687665, y: -119.36559128689561 },
  { x: -15.063341532243044, y: -119.77262716651876 },
  { x: -13.834994416748733, y: -120.17047334316092 },
  { x: -12.604150420540943, y: -120.55884171520137 },
  { x: -11.370573152546212, y: -120.93776921874526 },
  { x: -10.133967123922705, y: -121.30730017711892 },
  { x: -8.894435755765064, y: -121.66729423312248 },
  { x: -7.651757431441918, y: -122.01786958229262 },
  { x: -6.4069220385733985, y: -122.35847957027201 },
  { x: -5.159323825033754, y: -122.68951571977604 },
  { x: -3.9092582796648143, y: -123.01049786143676 },
  { x: -2.6562082969933747, y: -123.32178796908539 },
  { x: -1.4012228624079377, y: -123.62292064779605 },
  { x: -0.14371099822483957, y: -123.91394022089503 },
  { x: 1.1160318067140877, y: -124.19486885004545 },
  { x: 2.378640853418782, y: -124.46555879082642 },
  { x: 3.6428603143114593, y: -124.72580320104863 },
  { x: 4.909458460380882, y: -124.97576459957509 },
  { x: 6.178213674995676, y: -125.21511056145877 },
  { x: 7.44846110826172, y: -125.4437746017102 },
  { x: 8.721057677820324, y: -125.66190446475035 },
  { x: 9.99504304493554, y: -125.86916772563214 },
  { x: 11.270712698449193, y: -126.06549051214512 },
  { x: 12.548037089477107, y: -126.2509245348366 },
  { x: 13.827075315787642, y: -126.42539592149612 },
  { x: 15.107369369675963, y: -126.58871999159753 },
  { x: 16.38900789779462, y: -126.74076377516201 },
  { x: 17.671784057954326, y: -126.88154943385274 },
  { x: 18.95667296333313, y: -127.01110651655384 },
  { x: 20.24209374862723, y: -127.12918385774977 },
  { x: 21.528401000446827, y: -127.23575190855637 },
  { x: 22.815579944349825, y: -127.33061860122642 },
  { x: 24.10382264808342, y: -127.41385780797042 },
  { x: 25.392937043900414, y: -127.48537349491473 },
  { x: 26.68268674072735, y: -127.54507701540683 },
  { x: 27.97231824201755, y: -127.5928723355731 },
  { x: 29.2627475631807, y: -127.62873729375042 },
  { x: 30.55367921537496, y: -127.65258324328623 },
  { x: 31.844344927611573, y: -127.66433631197009 },
  { x: 33.13518793315328, y: -127.66394478925467 },
  { x: 34.42623778088428, y: -127.65133480292948 },
  { x: 35.717110335310174, y: -127.62643248078412 },
  { x: 37.007480558704955, y: -127.58920827393439 },
  { x: 38.29737799995281, y: -127.53961785905398 },
  { x: 39.586595816864445, y: -127.47763168725874 },
  { x: 40.87510446055568, y: -127.40319066078028 },
  { x: 42.16308122433163, y: -127.31623568185027 },
  { x: 43.450112423813714, y: -127.21675197602659 },
  { x: 44.73602076569684, y: -127.10470260720402 },
  { x: 46.0206289566759, y: -126.98007280094045 },
  { x: 47.30435068112947, y: -126.84278129780441 },
  { x: 48.58594488592185, y: -126.69291674444842 },
  { x: 49.866534428652, y: -126.53028707312532 },
  { x: 51.145144196141885, y: -126.35503264103494 },
  { x: 52.42236516607515, y: -126.16702047819848 },
  { x: 53.697015383084484, y: -125.9664204907 },
  { x: 54.97033590030558, y: -125.75298890024497 },
  { x: 56.24108566460274, y: -125.52693993624374 },
  { x: 57.50982610477544, y: -125.28813324149642 },
  { x: 58.77637992751859, y: -125.03659097766615 },
  { x: 60.03980156853832, y: -124.77250521250014 },
  { x: 61.30029787002392, y: -124.49582423545104 },
  { x: 62.55798702751211, y: -124.20651849763468 },
  { x: 63.81307588319219, y: -123.90453628850373 },
  { x: 65.06476661719121, y: -123.5900844502475 },
  { x: 66.31344336500354, y: -123.26305217455028 },
  { x: 67.55851514894553, y: -122.92359459305406 },
  { x: 68.80080933777428, y: -122.57148270190638 },
  { x: 70.03911442723833, y: -122.20709324938059 },
  { x: 71.27343041733764, y: -121.83047055880297 },
  { x: 72.50408234579824, y: -121.44151859629991 },
  { x: 73.7307747237783, y: -121.04037771907133 },
  { x: 74.953862137888, y: -120.62694450602253 },
  { x: 76.17245812160186, y: -120.20154399487953 },
  { x: 77.38644447938316, y: -119.76427221951596 },
  { x: 78.5962939933788, y: -119.31499620995298 },
  { x: 79.80233170131481, y: -118.85362731953802 },
  { x: 81.00343474559224, y: -118.38169470302759 },
  { x: 82.20060778827332, y: -117.89931655595842 },
  { x: 83.39320075390599, y: -117.4063968444569 },
  { x: 84.58195236459487, y: -116.90272872633375 },
  { x: 85.76579886050932, y: -116.38861507765185 },
  { x: 86.94512437714376, y: -115.86374563512727 },
  { x: 88.1193379368145, y: -115.32825336873884 },
  { x: 89.28882367501593, y: -114.78170981966592 },
  { x: 90.4533452006746, y: -114.22422579622418 },
  { x: 91.61231153610684, y: -113.65597120449766 },
  { x: 92.76569313242845, y: -113.07676875118129 },
  { x: 93.91360818517619, y: -112.4865150151804 },
  { x: 95.05602714546585, y: -111.88503270318992 },
  { x: 96.19221129119285, y: -111.27261730405166 },
  { x: 97.32219017124139, y: -110.64910629890264 },
  { x: 98.4459046878431, y: -110.01441104109027 },
  { x: 99.56370942760817, y: -109.36822126733065 },
  { x: 100.67433378851675, y: -108.7111353425285 },
  { x: 101.77854604155756, y: -108.04262877398952 },
  { x: 102.87599160012043, y: -107.36273849781901 },
  { x: 103.96613858429008, y: -106.67167874342724 },
  { x: 105.04931203179247, y: -105.96919095807765 },
  { x: 106.12471412275471, y: -105.25563711560146 },
  { x: 107.19249260159768, y: -104.53085469713564 },
  { x: 108.25261791943721, y: -103.79462208604888 },
  { x: 109.30523782069422, y: -103.04677676347809 },
  { x: 110.34943628995903, y: -102.28793925599119 },
  { x: 111.38533152276837, y: -101.51791010861993 },
  { x: 112.4128053235855, y: -100.73669670858531 },
  { x: 113.4318872412946, y: -99.94416608590855 },
  { x: 114.44210449374877, y: -99.14037733835801 },
  { x: 115.44298429880104, y: -98.32587712029107 },
  { x: 116.43505853636674, y: -97.50014832623451 },
  { x: 117.41776577764637, y: -96.6635529300196 },
  { x: 118.39137196259759, y: -95.81559598783628 },
  { x: 119.35493152692652, y: -94.95719351509418 },
  { x: 120.30891725278013, y: -94.08789489130955 },
  { x: 121.25315184685326, y: -93.2077370525876 },
  { x: 122.18763530914596, y: -92.31648360785488 },
  { x: 123.1115107220169, y: -91.41511705751046 },
  { x: 124.0251326720763, y: -90.50326804050206 },
  { x: 124.92811702382974, y: -89.58098088015598 },
  { x: 125.82040467950887, y: -88.64849196754564 },
  { x: 126.70226157907136, y: -87.70557968603968 },
  { x: 127.57280125599169, y: -86.75284978776388 },
  { x: 128.4324669435326, y: -85.78999200943429 },
  { x: 129.28087450619972, y: -84.81750129486099 },
  { x: 130.11802394399308, y: -83.83505260631796 },
  { x: 130.94391525691262, y: -82.84279368822611 },
  { x: 131.75831205388494, y: -81.84114561218507 },
  { x: 132.5606824549947, y: -80.83039647981562 },
  { x: 133.35158788904138, y: -79.81011044507603 },
  { x: 134.13043737834133, y: -78.78106316617615 },
  { x: 134.89734911843126, y: -77.74284834595844 },
  { x: 135.65208671823777, y: -76.69599047711715 },
  { x: 136.39476837329752, y: -75.64049694687333 },
  { x: 137.1254827302631, y: -74.57573984143808 },
  { x: 137.8435206159141, y: -73.50321876668372 },
  { x: 138.54917751909232, y: -72.42256436155792 },
  { x: 139.24218749984018, y: -71.33365104330294 },
  { x: 139.9229642425362, y: -70.23641232692934 },
  { x: 140.59073947619163, y: -69.13202278058343 },
  { x: 141.24574959187993, y: -68.0197436821606 },
  { x: 141.88787639406434, y: -66.90032852820754 },
  { x: 142.51729717605002, y: -65.7733340854615 },
  { x: 143.13350960680583, y: -64.63932178272195 },
  { x: 143.73680917517356, y: -63.49835071775727 },
  { x: 144.32692994119563, y: -62.35073115385137 },
  { x: 144.90390145375616, y: -61.19610850439407 },
  { x: 145.46787145727612, y: -60.03466006269045 },
  { x: 146.0182489740718, y: -58.867582558549934 },
  { x: 146.55521129744835, y: -57.69410772098377 },
  { x: 147.0788175251741, y: -56.51457536216005 },
  { x: 147.58924495055413, y: -55.32846837660558 },
  { x: 148.08569575371556, y: -54.13716078743487 },
  { x: 148.56852452126853, y: -52.940327556921915 },
  { x: 149.03776080209724, y: -51.737835715087876 },
  { x: 149.49313865624404, y: -50.52962616416439 },
  { x: 149.93448079040385, y: -49.31673311509788 },
  { x: 150.3617576556925, y: -48.09871333462558 },
  { x: 150.7747624099206, y: -46.87592140935771 },
  { x: 151.17361324862503, y: -45.64826869264171 },
  { x: 151.5579555851955, y: -44.41560744005665 },
  { x: 151.92755302855858, y: -43.1788979903385 },
  { x: 152.28225783429332, y: -41.937889177971705 },
  { x: 152.62183361132628, y: -40.692551454072074 },
  { x: 152.946043968584, y: -39.44301778861843 },
  { x: 153.25447522168793, y: -38.18970186598934 },
  { x: 153.54659549072272, y: -36.932736656163634 },
  { x: 153.82219793349915, y: -35.67150163257345 },
  { x: 154.08054382791258, y: -34.40610021631345 },
  { x: 154.32053986524826, y: -33.13731545281447 },
  { x: 154.54106318790727, y: -31.86551670312881 },
  { x: 154.74031131395438, y: -30.59024595955163 },
  { x: 154.91559529492892, y: -29.31153277096711 },
  { x: 155.06056212073153, y: -28.028579317502302 },
  { x: 154.32358340031914, y: -27.629506862166522 },
  { x: 153.0439985196512, y: -27.797167231021824 },
  { x: 151.76432499233073, y: -27.964812825435025 },
  { x: 150.48417868286333, y: -28.13254706650078 },
  { x: 149.2045938021954, y: -28.30019266091399 },
  { x: 147.92468388380146, y: -28.46788257865347 },
  { x: 146.645010356481, y: -28.635542947508767 },
  { x: 145.36477540036105, y: -28.803277188574523 },
  { x: 144.08471773754619, y: -28.970981880756096 },
  { x: 142.80510330799407, y: -29.138642249611394 },
  { x: 142.39936757927498, y: -30.124836259224637 },
  { x: 142.26796369131245, y: -31.40863185588866 },
  { x: 142.0984417427536, y: -32.68852699984051 },
  { x: 141.89718429258204, y: -33.963280637944486 },
  { x: 141.66758946247882, y: -35.23354284565262 },
  { x: 141.41193251652604, y: -36.49857490086034 },
  { x: 141.13136586120686, y: -37.75887913459875 },
  { x: 140.82769197845644, y: -39.01327359150052 },
  { x: 140.50132455265336, y: -40.262157181502126 },
  { x: 140.15335689251236, y: -41.50499802468829 },
  { x: 139.7842913290646, y: -42.74219503099546 },
  { x: 139.39483703553043, y: -43.97252192173004 },
  { x: 138.98528950075172, y: -45.19649580236524 },
  { x: 138.5562397024121, y: -46.413717762964595 },
  { x: 138.10801267823763, y: -47.62406960799135 },
  { x: 137.64081527041756, y: -48.827876375171535 },
  { x: 137.15538620105647, y: -50.023778815832735 },
  { x: 136.6518732145753, y: -51.21216106546931 },
  { x: 136.13051270204744, y: -52.39290492854453 },
  { x: 135.5914524078939, y: -53.56623202168979 },
  { x: 135.03537195645086, y: -54.731019487306106 },
  { x: 134.4623008966025, y: -55.88763668644577 },
  { x: 133.8726233638432, y: -57.03549264142514 },
  { x: 133.2663984559413, y: -58.17519310436993 },
  { x: 132.6440398572754, y: -59.306043676501886 },
  { x: 132.00578395891898, y: -60.42805913226306 },
  { x: 131.35201489636637, y: -61.54082578727491 },
  { x: 130.68264402296504, y: -62.64453570928461 },
  { x: 129.99784863202012, y: -63.73938096603937 },
  { x: 129.29904706997237, y: -64.82349997783564 },
  { x: 128.58558926136976, y: -65.89801560227238 },
  { x: 127.85712061960213, y: -66.96363701256998 },
  { x: 127.11423212235309, y: -68.01986187769732 },
  { x: 126.35781023614817, y: -69.06567076115012 },
  { x: 125.58803225429243, y: -70.10087159518115 },
  { x: 124.80433674798644, y: -71.12682362846284 },
  { x: 124.00775792817659, y: -72.14199770623874 },
  { x: 123.1982366970945, y: -73.14697741897143 },
  { x: 122.37571395697182, y: -74.14202131939753 },
  { x: 121.54066248995551, y: -75.12659014038071 },
  { x: 120.69405740922355, y: -76.1001446147846 },
  { x: 119.83504179713465, y: -77.06344562637693 },
  { x: 118.96405888695158, y: -78.01660398347342 },
  { x: 118.08187694966308, y: -78.95866673455909 },
  { x: 117.18837778973244, y: -79.8902617934229 },
  { x: 116.28332501608617, y: -80.8117141977908 },
  { x: 115.36763464413396, y: -81.72223351501096 },
  { x: 114.44198629821203, y: -82.62159812845196 },
  { x: 113.50567080509998, y: -83.5103842413554 },
  { x: 112.55907230029217, y: -84.38870266203693 },
  { x: 111.60298860366159, y: -85.25604367224443 },
  { x: 110.63750836186074, y: -86.11234817420953 },
  { x: 109.66257247712127, y: -86.95794859287925 },
  { x: 108.67841734051667, y: -87.7929852854535 },
  { x: 107.68516114758366, y: -88.61750257525854 },
  { x: 106.68321758270078, y: -89.43126407122091 },
  { x: 105.67291168359407, y: -90.23418851390909 },
  { x: 104.6540957058426, y: -91.02671913658584 },
  { x: 103.6274492737826, y: -91.80850873986203 },
  { x: 102.59238140973038, y: -92.58018523752652 },
  { x: 101.55016271570585, y: -93.3410025202537 },
  { x: 100.49987717629931, y: -94.09178056957964 },
  { x: 99.44190892700514, y: -94.83246767495703 },
  { x: 98.37782405868508, y: -95.56210349764991 },
  { x: 97.30614512712992, y: -96.28195125245712 },
  { x: 96.22778814774938, y: -96.99155293167381 },
  { x: 95.14290086496435, y: -97.69098240751046 },
  { x: 94.05133553435392, y: -98.38054255602992 },
  { x: 92.95442185570634, y: -99.05955375289601 },
  { x: 91.85071193369664, y: -99.7291314684866 },
  { x: 90.74094449042938, y: -100.3889802139599 },
  { x: 89.62535591697805, y: -101.0390408915475 },
  { x: 88.50480313098393, y: -101.67898846352342 },
  { x: 87.37916793691032, y: -102.3091849037189 },
  { x: 86.2479184548419, y: -102.93008821983878 },
  { x: 85.1113501736205, y: -103.54161715245154 },
  { x: 83.9695221910145, y: -104.1438381865466 },
  { x: 82.82293683805501, y: -104.73678087100815 },
  { x: 81.67159411474205, y: -105.32056340137291 },
  { x: 80.51419387017152, y: -105.89193540038076 },
  { x: 79.34893362240828, y: -106.44764649077152 },
  { x: 78.17643389802016, y: -106.98738640926125 },
  { x: 76.99666514812297, y: -107.51085966700819 },
  { x: 75.8100410570953, y: -108.01815491066482 },
  { x: 74.61623658721112, y: -108.50939772298894 },
  { x: 73.41625640053265, y: -108.98393802852854 },
  { x: 72.20915493276603, y: -109.44235203052517 },
  { x: 70.99649827477299, y: -109.88409307462145 },
  { x: 69.77763635110146, y: -110.30922764580679 },
  { x: 68.55242141733058, y: -110.7179699734915 },
  { x: 67.322419564322, y: -111.1099137605181 },
  { x: 66.08748304765486, y: -111.48498513467611 },
  { x: 64.84681404745615, y: -111.84358300590198 },
  { x: 63.601653616861626, y: -112.18550053200647 },
  { x: 62.352858673512564, y: -112.51036835193727 },
  { x: 61.09904041985236, y: -112.81882915392536 },
  { x: 59.841528555669264, y: -113.1106465468973 },
  { x: 58.580086689889804, y: -113.38576143308468 },
  { x: 57.3155717401553, y: -113.64438065467682 },
  { x: 56.04748137543462, y: -113.88648205001057 },
  { x: 54.77619973122217, y: -114.11224291239101 },
  { x: 53.50264282292761, y: -114.32158936960771 },
  { x: 52.2254809507627, y: -114.51483168494458 },
  { x: 50.94684163438864, y: -114.69184427564386 },
  { x: 49.66625209165849, y: -114.85274533724225 },
  { x: 48.38350548038296, y: -114.99780080969742 },
  { x: 47.098690447214615, y: -115.1270624035567 },
  { x: 45.812486616489664, y: -115.24062615269366 },
  { x: 44.52601684580706, y: -115.33863241430818 },
  { x: 43.23777414207347, y: -115.42116983505281 },
  { x: 41.94823128743582, y: -115.48856345265358 },
  { x: 40.65833384618796, y: -115.5407689437842 },
  { x: 39.367609036182984, y: -115.5779709889708 },
  { x: 38.07700242171474, y: -115.60042814095002 },
  { x: 36.78633670947813, y: -115.60822165915332 },
  { x: 35.494814079600204, y: -115.6014254157912 },
  { x: 34.20400062294267, y: -115.58034967414756 },
  { x: 32.91371904620044, y: -115.5451421786433 },
  { x: 31.623880702720953, y: -115.49597283536252 },
  { x: 30.334308299199115, y: -115.43284903152622 },
  { x: 29.046154242118075, y: -115.35611057930254 },
  { x: 27.75909349375181, y: -115.26591999755446 },
  { x: 26.47238733199574, y: -115.16238070737664 },
  { x: 25.186804027838633, y: -115.04568477651625 },
  { x: 23.902520874585583, y: -114.91601688549946 },
  { x: 22.619626518889145, y: -114.77353216596823 },
  { x: 21.338061862980947, y: -114.61839313678556 },
  { x: 20.058875892249493, y: -114.45088789957221 },
  { x: 18.780591162485628, y: -114.27096474378091 },
  { x: 17.504286207962036, y: -114.07894131991658 },
  { x: 16.229857607584073, y: -113.87495059795809 },
  { x: 14.957394008004293, y: -113.65916248398945 },
  { x: 13.686378303749485, y: -113.43163607577904 },
  { x: 12.417977675744892, y: -113.19265947494767 },
  { x: 11.151896635148674, y: -112.94232132814787 },
  { x: 9.888312475265936, y: -112.6808728008952 },
  { x: 8.626028466287254, y: -112.40821047209502 },
  { x: 7.366817541263624, y: -112.12485144722052 },
  { x: 6.110398985795304, y: -111.83071446684022 },
  { x: 4.856255694409087, y: -111.52594727537502 },
  { x: 3.6046831559468058, y: -111.21080842556152 },
  { x: 2.355238137145713, y: -110.8851649474209 },
  { x: 1.1091025933731347, y: -110.5494526869949 },
  { x: -0.13438832526504993, y: -110.20377506537811 },
  { x: -1.375190295442566, y: -109.84802127425485 },
  { x: -2.613406738254055, y: -109.48244986636173 },
  { x: -3.848683067089319, y: -109.10724552222491 },
  { x: -5.080605597569793, y: -108.72251905016005 },
  { x: -6.309691435168683, y: -108.32843296903017 },
  { x: -7.536044000980631, y: -107.92475088776182 },
  { x: -8.758850700690598, y: -107.51218936679642 },
  { x: -9.97862863977179, y: -107.09027562398705 },
  { x: -11.195067554940284, y: -106.65959324979633 },
  { x: -12.408137897311896, y: -106.2198763042666 },
  { x: -13.619139817790687, y: -105.77102875352428 },
  { x: -14.826462902188673, y: -105.31347905639 },
  { x: -16.030491286000235, y: -104.8472936978532 },
  { x: -17.23050102156289, y: -104.37279032841884 },
  { x: -18.427733162012323, y: -103.88945184261371 },
  { x: -19.6215524063386, y: -103.39778057146891 },
  { x: -20.811766686794535, y: -102.8975548983531 },
  { x: -21.998435101148484, y: -102.38912202265543 },
  { x: -23.181365581653267, y: -101.87243023382852 },
  { x: -24.3599966995094, y: -101.34774547183011 },
  { x: -25.535466086757925, y: -100.81472792449202 },
  { x: -26.706990697968006, y: -100.27342191514056 },
  { x: -27.874777375328915, y: -99.72400473708082 },
  { x: -29.039165931008753, y: -99.16617351424992 },
  { x: -30.19900395852439, y: -98.60035670546851 },
  { x: -31.35505972886458, y: -98.02634746854734 },
  { x: -32.50712639984004, y: -97.44377644243409 },
  { x: -33.65517442256659, y: -96.85293172874954 },
  { x: -34.79825823275037, y: -96.2538133274937 },
  { x: -35.93698358251713, y: -95.6462143964773 },
  { x: -37.07092201304622, y: -95.02976557464804 },
  { x: -38.2003099154111, y: -94.40431173036397 },
  { x: -39.32436424418091, y: -93.76961647255159 },
  { x: -40.442907706050576, y: -93.12516269573773 },
  { x: -41.55517203003131, y: -92.47059581331219 },
  { x: -42.66121631389148, y: -91.80446054272893 },
  { x: -43.75891303796992, y: -91.1253754736524 },
  { x: -44.84495272723809, y: -90.42826558522414 },
  { x: -44.20037336766645, y: -89.32283444071076 },
  { x: -43.63173464044556, y: -88.16442214685696 },
  { x: -43.09577697913125, y: -86.98995742167067 },
  { x: -42.623925622052326, y: -85.78901689625624 },
  { x: -42.222858617034184, y: -84.5621029016448 },
  { x: -41.86475568961836, y: -83.32207658967711 },
  { x: -41.53679262406938, y: -82.07310435302294 },
  { x: -41.23205498148837, y: -80.81821495231111 },
  { x: -40.94704121909961, y: -79.56006778711807 },
  { x: -40.67977156166285, y: -78.2975769359501 },
  { x: -40.63643812300824, y: -78.21666470383555 },
  { x: -40.877483145732434, y: -79.48482155354563 },
  { x: -41.16367886348851, y: -80.74305736539121 },
  { x: -41.48989854487069, y: -81.99182275985609 },
  { x: -41.85466474566981, y: -83.23014262376223 },
  { x: -42.257859270349144, y: -84.45650257679522 },
  { x: -42.69960031444542, y: -85.66887113316749 },
  { x: -43.18109938221015, y: -86.86641353690084 },
  { x: -43.70368617343157, y: -88.04651471174508 },
  { x: -44.269015425623955, y: -89.20743866075445 },
  { x: -44.87813612417579, y: -90.3451297995748 },
  { x: -45.53310191653781, y: -91.45695827751383 },
  { x: -46.23596645016074, y: -92.53959984510094 },
  { x: -46.98802987594865, y: -93.58845965084564 },
  { x: -47.79139016467854, y: -94.59974066313039 },
  { x: -48.64595866969787, y: -95.56651366861425 },
  { x: -49.552946895258124, y: -96.48455317685901 },
  { x: -50.518190745985514, y: -97.340842904382 },
  { x: -51.54300514722615, y: -98.12535100500304 },
  { x: -52.62043133675493, y: -98.83566924466119 },
  { x: -53.74373216897808, y: -99.47102196514662 },
  { x: -54.90606707720719, y: -100.03234734353218 },
  { x: -56.10112737466916, y: -100.5212188579006 },
  { x: -57.32214636688605, y: -100.93974186624996 },
  { x: -58.56410074354671, y: -101.2907161253566 },
  { x: -59.822366104276476, y: -101.57727381694392 },
  { x: -61.09290902638435, y: -101.80229595721978 },
  { x: -62.37335082469359, y: -101.96862662628685 },
  { x: -63.65909664771371, y: -102.07795011054351 },
  { x: -64.94872814900391, y: -102.13213537691439 },
  { x: -66.23999961336628, y: -102.13102729375753 },
  { x: -67.52939472358301, y: -102.07202555926479 },
  { x: -68.67057263073697, y: -101.79849892560225 },
  { x: -68.88967760695517, y: -100.52660414204298 },
  { x: -69.28037295362502, y: -99.29920259084254 },
  { x: -69.79034237130024, y: -98.11397468459252 },
  { x: -70.32774792793953, y: -96.93982022269014 },
  { x: -70.12198427293002, y: -97.32801868864651 },
  { x: -69.624307191075, y: -98.51868358958623 },
  { x: -69.20780089407116, y: -99.73979861567672 },
  { x: -68.87315978069678, y: -100.98616316330171 },
  { x: -68.62564355233647, y: -102.2523697866557 },
  { x: -68.47263943003603, y: -103.53360201761684 },
  { x: -68.42271659020855, y: -104.82297496617045 },
  { x: -68.48469537478275, y: -106.11237007638718 },
  { x: -68.66616984699368, y: -107.38979788850975 },
  { x: -68.97256222708896, y: -108.64298084116001 },
  { x: -69.4055863503512, y: -109.85847419203465 },
  { x: -69.96202138840444, y: -111.02235302946231 },
  { x: -70.6344653457608, y: -112.12358084520065 },
  { x: -71.41160099977813, y: -113.15341116953138 },
  { x: -72.28017567590028, y: -114.1075150909217 },
  { x: -73.22675940626598, y: -114.9848731728673 },
  { x: -74.23846887737139, y: -115.78731744618752 },
  { x: -75.30258329457565, y: -116.51747037435359 },
  { x: -76.40988340601362, y: -117.1803700421188 },
  { x: -77.55230236630327, y: -117.78127615086771 },
  { x: -78.72330987204016, y: -118.32501994316428 },
  { x: -79.92008400478474, y: -118.80730205635987 },
  { x: -81.1428907044947, y: -119.21889585136826 },
  { x: -82.3904150458239, y: -119.5487869816102 },
  { x: -83.65902251601779, y: -119.78460185183398 },
  { x: -84.94311360152363, y: -119.91299175360984 },
  { x: -86.2331735616345, y: -119.92075572292897 },
  { x: -87.51704303050899, y: -119.79677599211743 },
  { x: -88.77979982163458, y: -119.5333329151824 },
  { x: -90.00522159759477, y: -119.12836545745209 },
  { x: -91.17585974227934, y: -118.58664576372205 },
  { x: -92.2793037243314, y: -117.9184272968039 },
  { x: -93.3063195174437, y: -117.13759064504262 },
  { x: -94.25213497682064, y: -116.2592279010348 },
  { x: -95.1141941239804, y: -115.29925113891306 },
  { x: -95.89289586885944, y: -114.27028511944468 },
  { x: -96.587796978195, y: -113.18290834316723 },
  { x: -97.19521861590631, y: -112.04461883944218 },
  { x: -97.42921622975281, y: -111.58501549485717 },
  { x: -96.89813413432873, y: -112.76058830320034 },
  { x: -96.2479404867623, y: -113.87503185738959 },
  { x: -95.49606912872159, y: -114.9235075276399 },
  { x: -94.65070510112533, y: -115.89893096896839 },
  { x: -93.72016641487107, y: -116.79284381327759 },
  { x: -92.71228352426738, y: -117.59847197886853 },
  { x: -91.63621658341101, y: -118.3104892793672 },
  { x: -90.49697412817106, y: -118.91699490166883 },
  { x: -89.30178086073026, y: -119.40240180936678 },
  { x: -88.06102321387901, y: -119.75538539259787 },
  { x: -86.78851529097297, y: -119.96690369280203 },
  { x: -85.49999187283963, y: -120.02939219562839 },
  { x: -84.21330048552565, y: -119.93230194942355 },
  { x: -83.40606929296776, y: -120.212587890343 },
  { x: -83.52190091896578, y: -121.49779444622676 },
  { x: -83.70525174532234, y: -122.77527396889663 },
  { x: -83.94520345933176, y: -124.0438962135326 },
  { x: -84.23680662289335, y: -125.30104610388446 },
  { x: -84.57763822750412, y: -126.54605140283702 },
  { x: -84.96608785897605, y: -127.77721304954979 },
  { x: -85.40076671975255, y: -128.992477396572 },
  { x: -85.88086221551858, y: -130.19053690577857 },
  { x: -86.4057242708221, y: -131.37009881348646 },
  { x: -86.97431867471673, y: -132.5288878556136 },
  { x: -87.58583283288739, y: -133.66553000904545 },
  { x: -88.23983828651346, y: -134.77914250086704 },
  { x: -88.93448823033347, y: -135.86681476598633 },
  { x: -89.6691621377796, y: -136.9278967289513 },
  { x: -90.44272237681075, y: -137.9610956260789 },
  { x: -91.25409041315429, y: -138.96522950200185 },
  { x: -92.10134556933828, y: -139.93876550835316 },
  { x: -92.98323201778493, y: -140.88109050578595 },
  { x: -93.89815411874837, y: -141.79139189998526 },
  { x: -94.84492991686128, y: -142.6691932151936 },
  { x: -95.82100343364179, y: -143.51362275932757 },
  { x: -96.8251779392805, y: -144.32440720520847 },
  { x: -97.8555179818634, y: -145.10162781226782 },
  { x: -98.91047963219191, y: -145.84512944886367 },
  { x: -99.98868886715154, y: -146.55529625049036 },
  { x: -101.08789258432333, y: -147.23204326410593 },
  { x: -102.20654685450866, y: -147.87577309325727 },
  { x: -103.34325549292993, y: -148.4870508603545 },
  { x: -104.49712464584057, y: -149.06673717664935 },
  { x: -105.66574607917964, y: -149.61474339548937 },
  { x: -106.84821116475854, y: -150.13222931057868 },
  { x: -108.04746740377452, y: -150.6095176623473 },
  { x: -109.26598951527792, y: -151.03610382246814 },
  { x: -110.5015908818392, y: -151.40882236672306 },
  { x: -111.75270541259665, y: -151.725730455977 },
  { x: -113.01694703515246, y: -151.9843792264533 },
  { x: -114.29213651929814, y: -152.18315826396403 },
  { x: -115.57585824375171, y: -152.3207637239945 },
  { x: -116.86416743247472, y: -152.39621679975622 },
  { x: -118.15475188527982, y: -152.40926632573363 },
  { x: -119.44444987155944, y: -152.36012653133702 },
  { x: -120.73087531891576, y: -152.24935515175537 },
  { x: -122.01005390242618, y: -152.07835945259788 },
  { x: -123.28000584685039, y: -151.84883110748407 },
  { x: -124.53831553090643, y: -151.56259845362277 },
  { x: -125.78356460815351, y: -151.22195152953816 },
  { x: -127.0131010662362, y: -150.82928010123857 },
  { x: -128.2255878181452, y: -150.38735068300562 },
  { x: -129.42010146124977, y: -149.89866015555282 },
  { x: -130.59551175072994, y: -149.36587530567766 },
  { x: -131.7516266188385, y: -148.79117905719923 },
  { x: -132.88724194854498, y: -148.17761863879886 },
  { x: -134.00200315323917, y: -147.52737697429563 },
  { x: -135.09596933068948, y: -146.8425631152981 },
  { x: -136.1693325486431, y: -146.12511990094129 },
  { x: -137.2212432766797, y: -145.3774961950019 },
  { x: -138.25225555637778, y: -144.60098845477344 },
  { x: -139.26239893662145, y: -143.79748042162265 },
  { x: -140.2518507107159, y: -142.96805432343268 },
  { x: -141.22020458150357, y: -142.11464930572808 },
  { x: -142.16759351896326, y: -141.23800778422392 },
  { x: -143.09391410200035, y: -140.339223067635 },
  { x: -143.99893732676244, y: -139.41910036305535 },
  { x: -144.8825967082601, y: -138.47773570435848 },
  { x: -145.7432448962001, y: -137.5161226727751 },
  { x: -146.57972948409935, y: -136.53326768707456 },
  { x: -147.3888148691397, y: -135.52764528611087 },
  { x: -147.71318035803938, y: -134.6398859969328 },
  { x: -146.48861549972054, y: -134.23171248526862 },
  { x: -145.2709133697532, y: -133.8041475183592 },
  { x: -144.05961596043258, y: -133.35870178290847 },
  { x: -142.8551812794635, y: -132.89495420731677 },
  { x: -141.65814120676126, y: -132.41129807100668 },
  { x: -140.47042380701882, y: -131.90590873037988 },
  { x: -139.29387588549758, y: -131.37546932318676 },
  { x: -138.13120116510038, y: -130.81587255452592 },
  { x: -136.9857312825188, y: -130.21967210558316 },
  { x: -135.86537795149292, y: -129.57896364983952 },
  { x: -134.76655836981553, y: -128.9013929610774 },
  { x: -133.686265938521, y: -128.19507859522608 },
  { x: -132.62130199089646, y: -127.4645119826814 },
  { x: -131.57102383871097, y: -126.71435445992331 },
  { x: -130.53376197000816, y: -125.94670399772878 },
  { x: -129.50840830163116, y: -125.16300849142279 },
  { x: -128.4946747319592, y: -124.36377027203645 },
  { x: -127.49431203238015, y: -123.54752666980269 },
  { x: -128.23529462659937, y: -124.20313515039571 },
  { x: -129.23487428074756, y: -125.01970379035546 },
  { x: -130.2569775718644, y: -125.80782424206788 },
  { x: -131.2990780703522, y: -126.57021500287783 },
  { x: -132.35847205330822, y: -127.3075113737952 },
  { x: -133.43450944528038, y: -128.02037820471415 },
  { x: -134.52622990753278, y: -128.70872684898208 },
  { x: -135.63358172951806, y: -129.37265334047265 },
  { x: -136.75516872645858, y: -130.01121950211302 },
  { x: -137.89107215778586, y: -130.62419633005075 },
  { x: -139.0406345608268, y: -131.2109115871707 },
  { x: -140.20358999562376, y: -131.7707299724629 },
  { x: -141.379982785503, y: -132.30310483157 },
  { x: -142.5684167456869, y: -132.80654394584073 },
  { x: -143.76884755284917, y: -133.28057453312817 },
  { x: -144.98093539482167, y: -133.72423256108584 },
  { x: -146.20453252718355, y: -134.13669804817764 },
  { x: -147.43810240795725, y: -134.51658958406802 },
  { x: -148.68141603329033, y: -134.86319799553658 },
  { x: -149.93378639162555, y: -135.17548907163692 },
  { x: -151.19474808803704, y: -135.45242121420156 },
  { x: -152.46284583997877, y: -135.69302300366303 },
  { x: -153.73737786145136, y: -135.89643382876943 },
  { x: -155.01742813704516, y: -136.06180415910055 },
  { x: -156.30184426027702, y: -136.18829554506763 },
  { x: -157.59010173845272, y: -136.27519142622927 },
  { x: -158.87991053304805, y: -136.32188974407026 },
  { x: -160.17074615136866, y: -136.32834248165375 },
  { x: -161.46099817922672, y: -136.29764857820848 },
  { x: -162.75044499999078, y: -136.23042117308125 },
  { x: -164.03677441347352, y: -136.12633153493553 },
  { x: -165.3197906583172, y: -135.98500291549794 },
  { x: -166.59791286921808, y: -135.806269102295 },
  { x: -167.87084186372374, y: -135.58984938092698 },
  { x: -169.13632823302578, y: -135.33589149581474 },
  { x: -170.39354460836705, y: -135.04439175334778 },
  { x: -171.6415343446221, y: -134.71543880017865 },
  { x: -172.8791524225289, y: -134.34922470405454 },
  { x: -174.10564534554072, y: -133.94587135412274 },
  { x: -175.31901117675417, y: -133.50599188972998 },
  { x: -176.51865155126453, y: -133.02978576584457 },
  { x: -177.70328109260984, y: -132.51771837739236 },
  { x: -178.872397469759, y: -131.96991900074164 },
  { x: -180.02384730777712, y: -131.38728887686003 },
  { x: -181.1572538583909, y: -130.7698132313054 },
  { x: -182.27115445183327, y: -130.11791313567738 },
  { x: -183.3647364937892, y: -129.43147778166028 },
  { x: -184.43566931601873, y: -128.71097995140104 },
  { x: -185.48236466599704, y: -127.9557326333424 },
  { x: -186.50249187548414, y: -127.16502665426395 },
  { x: -187.49208770038896, y: -126.3365202650942 },
  { x: -188.44381663021306, y: -125.46408945958613 },
  { x: -189.3801912210935, y: -124.57652223815526 },
  { x: -190.3061793791835, y: -123.67748266244027 },
  { x: -191.20574714120326, y: -122.75204115870763 },
  { x: -192.08214303760766, y: -121.80386917581707 },
  { x: -192.9356607104332, y: -120.83558179001884 },
  { x: -193.76687636292152, y: -119.84810979116465 },
  { x: -194.57573828452527, y: -118.84213280359079 },
  { x: -195.3622206199708, y: -117.81770253784453 },
  { x: -196.12484407824365, y: -116.77643679533489 },
  { x: -196.86338150229673, y: -115.71809918498843 },
  { x: -197.57726961652523, y: -114.64251241350006 },
  { x: -198.26491093437807, y: -113.550843661795 },
  { x: -198.92643657902877, y: -112.44178539174814 },
  { x: -199.55961745652675, y: -111.31730260415766 },
  { x: -200.1638625891883, y: -110.17661964081377 },
  { x: -200.73769822641495, y: -109.02051954714732 },
  { x: -201.2800587615707, y: -107.84903925926349 },
  { x: -201.78927468269924, y: -106.66306524368785 },
  { x: -202.26411971110696, y: -105.46264182374664 },
  { x: -202.70304068356901, y: -104.2488918570388 },
  { x: -203.10464880252874, y: -103.02211821962725 },
  { x: -203.4674259940613, y: -101.7834880924372 },
  { x: -203.79008318809414, y: -100.53382884422578 },
  { x: -204.07122050623911, y: -99.2739973926343 },
  { x: -204.3094214488607, y: -98.00554505408238 },
  { x: -204.5035964008546, y: -96.72943216730599 },
  { x: -204.65269453002708, y: -95.44743905257712 },
  { x: -204.75558005114235, y: -94.16071811637896 },
  { x: -204.81168045456937, y: -92.87122697228862 },
  { x: -204.82042877109285, y: -91.58033964342066 },
  { x: -204.78147595451838, y: -90.29036094274129 },
  { x: -204.69470011569874, y: -89.00248021283895 },
  { x: -204.56015850559695, y: -87.71875848838538 },
  { x: -204.37822048526542, y: -86.44080618356858 },
  { x: -204.14958414709287, y: -85.17069172028135 },
  { x: -203.87499375359974, y: -83.90956011778583 },
  { x: -203.55543365199034, y: -82.65884449696485 },
  { x: -203.19359463753062, y: -81.41999275314343 },
  { x: -202.794021697969, y: -80.1925321041746 },
  { x: -202.3565301527793, y: -78.97824287033045 },
  { x: -201.88070077716722, y: -77.77827007087302 },
  { x: -201.36650402224856, y: -76.59453438327424 },
  { x: -200.81353913128154, y: -75.42812172902785 },
  { x: -200.22231582251842, y: -74.2808641389532 },
  { x: -199.59281008749073, y: -73.15389185787029 },
  { x: -198.9256535335979, y: -72.0491034015879 },
  { x: -198.2212967813237, y: -70.9673335260842 },
  { x: -197.4805431909569, y: -69.9104733599469 },
  { x: -196.70436787567553, y: -68.87929117416479 },
  { x: -195.89337658760533, y: -67.87499847298935 },
  { x: -195.04928316202893, y: -66.89877721178792 },
  { x: -194.17271735954054, y: -65.95118881935998 },
  { x: -193.26535053890163, y: -65.03329705553614 },
  { x: -192.32832771937444, y: -64.14544173248447 },
  { x: -191.36317251529962, y: -63.288494542288404 },
  { x: -190.37106872884976, y: -62.46263277825303 },
  { x: -189.35382622918104, y: -61.66841786917783 },
  { x: -188.31238688697684, y: -60.905731619526065 },
  { x: -187.24844606946715, y: -60.17504681144468 },
  { x: -186.16335194449286, y: -59.476437317144125 },
  { x: -185.05788386387425, y: -58.80968151999302 },
  { x: -183.93397727952535, y: -58.175222653254124 },
  { x: -182.79224163718243, y: -57.572809551411865 },
  { x: -181.634291044644, y: -57.00288544772901 },
  { x: -180.4606499946043, y: -56.465465116647636 },
  { x: -179.27263341240948, y: -55.96093269366212 },
  { x: -178.07079903324853, y: -55.489731412035226 },
  { x: -176.85630295721506, y: -55.05301367825009 },
  { x: -175.6292042820775, y: -54.652271710957955 },
  { x: -174.39041532963495, y: -54.290637691882246 },
  { x: -173.13890927616208, y: -53.97452372889071 },
  { x: -172.33031514132125, y: -54.4299459063638 },
  { x: -171.9340867660881, y: -55.65790888636373 },
  { x: -171.4472688991704, y: -56.85316125157289 },
  { x: -170.87964222123279, y: -58.012024165910475 },
  { x: -170.2347673728193, y: -59.130065296749024 },
  { x: -169.514982409391, y: -60.20107937841006 },
  { x: -168.72175000071488, y: -61.21948167178296 },
  { x: -167.85603048552693, y: -62.17652570714951 },
  { x: -166.9053320730387, y: -63.048705347142 },
  { x: -165.88767958260195, y: -63.84206333857588 },
  { x: -164.82102026774746, y: -64.56837491179816 },
  { x: -163.7176132218006, y: -65.23709570974745 },
  { x: -162.58516331631225, y: -65.85570160012207 },
  { x: -161.42900412487742, y: -66.42928976544364 },
  { x: -160.25313952130293, y: -66.96133219960369 },
  { x: -159.05951603833435, y: -67.45295176020116 },
  { x: -157.84821862901376, y: -67.8984307381466 },
  { x: -159.04060475245714, y: -67.50058456150443 },
  { x: -160.24028575668325, y: -67.02461113508194 },
  { x: -161.41659359352047, y: -66.49307103195302 },
  { x: -162.56727146693933, y: -65.90859410280996 },
  { x: -163.68953070099502, y: -65.27092918213717 },
  { x: -164.7788133803023, y: -64.57914548008293 },
  { x: -165.83080167415991, y: -63.83120412363857 },
  { x: -166.83883230918448, y: -63.025642443037036 },
  { x: -167.79653750083466, y: -62.16037724194341 },
  { x: -168.69537023436035, y: -61.234551602716365 },
  { x: -169.52682781833792, y: -60.247707517651094 },
  { x: -170.28156911175492, y: -59.200701904388886 },
  { x: -170.949850370052, y: -58.09687378684245 },
  { x: -171.52324277401587, y: -56.940744144291806 },
  { x: -171.99446252369535, y: -55.73944903226718 },
  { x: -172.3588926059369, y: -54.50148375497125 },
  { x: -172.61467513464746, y: -53.2368653841421 },
  { x: -172.76306593740478, y: -51.95487226941325 },
  { x: -172.8080541135737, y: -50.66527031700723 },
  { x: -172.75557529526435, y: -49.375771785695854 },
  { x: -172.61291697603855, y: -48.09327633993588 },
  { x: -172.38801672490993, y: -46.82229018456526 },
  { x: -172.08878625561857, y: -45.566994486695904 },
  { x: -171.7228861163889, y: -44.32954631487318 },
  { x: -171.29714948668834, y: -43.11100942892767 },
  { x: -170.81817315491074, y: -41.91266920532137 },
  { x: -170.29147537517733, y: -40.734171057444065 },
  { x: -169.72279232463018, y: -39.57586957190596 },
  { x: -169.11133357061735, y: -38.43905012516901 },
  { x: -168.45520059733008, y: -37.32764271882959 },
  { x: -167.752066430139, y: -36.245163670105484 },
  { x: -167.00051641621374, y: -35.19628170269765 },
  { x: -166.19836393812483, y: -34.18508933706544 },
  { x: -165.3446966740731, y: -33.216861049035565 },
  { x: -164.43926715215352, y: -32.297048607739804 },
  { x: -163.4820532107029, y: -31.431221977846697 },
  { x: -162.47439563034112, y: -30.624965898466854 },
  { x: -161.4180636505086, y: -29.883392326563968 },
  { x: -160.31620792098138, y: -29.211332504701986 },
  { x: -159.17268087753484, y: -28.612598238940535 },
  { x: -157.9924984432591, y: -28.0905581020765 },
  { x: -156.78038843962347, y: -27.646822508297863 },
  { x: -155.5424157751065, y: -27.282248375245928 },
  { x: -154.28376627888233, y: -26.99652543963678 },
  { x: -153.01000252839847, y: -26.788501294987277 },
  { x: -151.72589666845053, y: -26.65619616605714 },
  { x: -150.4367748854125, y: -26.597127946574986 },
  { x: -149.14619781982842, y: -26.608696334732695 },
  { x: -147.85779998445287, y: -26.688241930953787 },
  { x: -146.57562957641892, y: -26.833415598945688 },
  { x: -145.30210221700852, y: -27.042621698962524 },
  { x: -144.04060125346072, y: -27.315490869951994 },
  { x: -142.79524136789794, y: -27.65446089485921 },
  { x: -141.76198337300195, y: -27.99168753559962 },
  { x: -142.96038269437665, y: -27.513394521768763 },
  { x: -144.19889462602995, y: -27.15139114164077 },
  { x: -145.4607354017459, y: -26.88033922702856 },
  { x: -146.73719548791144, y: -26.690576292804256 },
  { x: -148.0226605965318, y: -26.575690231100097 },
  { x: -149.3127205566427, y: -26.53113051375188 },
  { x: -150.60351185163708, y: -26.552627326995136 },
  { x: -151.89133348377106, y: -26.63650183474906 },
  { x: -153.17376244454158, y: -26.779917344132066 },
  { x: -154.44709773620477, y: -26.990054234000667 },
  { x: -155.70586542796565, y: -27.27379739436954 },
  { x: -156.94457681458724, y: -27.63677588767558 },
  { x: -158.15489172350877, y: -28.084382385282215 },
  { x: -159.3278790044859, y: -28.622748280657454 },
  { x: -160.4507661523305, y: -29.258167486132308 },
  { x: -161.50644436310046, y: -29.999874028014016 },
  { x: -162.45878643227135, y: -30.86920220068283 },
  { x: -162.75455229489225, y: -29.776898147967827 },
  { x: -162.96349245495145, y: -28.503208269694444 },
  { x: -163.14034622039821, y: -27.22470192329921 },
  { x: -163.28794659050365, y: -25.942280349749698 },
  { x: -163.40739795481412, y: -24.657036857760698 },
  { x: -163.4990364318872, y: -23.369296485058218 },
  { x: -163.56271797091244, y: -22.080196863683312 },
  { x: -163.59804735556392, y: -20.789752768078074 },
  { x: -163.60440775288436, y: -19.49908705584146 },
  { x: -163.58099764939024, y: -18.208317922510204 },
  { x: -163.52692319133504, y: -16.918952361177652 },
  { x: -163.4408177428253, y: -15.630827852980794 },
  { x: -163.3218280798302, y: -14.345717330970615 },
  { x: -163.1683142392776, y: -13.063945832873134 },
  { x: -162.97901669997918, y: -11.787241968413069 },
  { x: -162.75243216245212, y: -10.516713820747286 },
  { x: -162.48693543806633, y: -9.253469473032652 },
  { x: -162.18076098099195, y: -7.999606896046176 },
  { x: -161.83254215533537, y: -6.756766052860022 },
  { x: -161.4403619772353, y: -5.527177884230017 },
  { x: -161.00272453442997, y: -4.312822165396437 },
  { x: -160.51825580380486, y: -3.1165799125671385 },
  { x: -159.98538600088767, y: -1.9408741342451423 },
  { x: -159.4031991102688, y: -0.7890734032273293 },
  { x: -158.77073479321226, y: 0.3360890086993575 },
  { x: -158.0876089142237, y: 1.4311558820854873 },
  { x: -157.35357769500854, y: 2.4929802607655525 },
  { x: -156.5760357438337, y: 3.523172558927536 },
  { x: -155.76562804622614, y: 4.5276130045238885 },
  { x: -154.92229550441743, y: 5.504883251113817 },
  { x: -154.046732517186, y: 6.453047846783325 },
  { x: -153.13913115227894, y: 7.370895287280902 },
  { x: -152.20034094011652, y: 8.256549218460918 },
  { x: -151.23068691842482, y: 9.108931106050685 },
  { x: -150.23182382471802, y: 9.926090723694116 },
  { x: -149.20385508009082, y: 10.707082507097347 },
  { x: -148.148841719215, y: 11.450163072093577 },
  { x: -147.0670718437113, y: 12.154770989883318 },
  { x: -145.96062864991464, y: 12.819207199626044 },
  { x: -144.83038382990844, y: 13.44254091146998 },
  { x: -143.67795518510172, y: 14.023752688910813 },
  { x: -142.50478322359845, y: 14.561719674349575 },
  { x: -141.31196125411336, y: 15.055407656839863 },
  { x: -140.10155769853927, y: 15.503206222193688 },
  { x: -138.8743334406439, y: 15.903578828433528 },
  { x: -137.63224609400442, y: 16.253969497077538 },
  { x: -136.37612302737796, y: 16.55081758758165 },
  { x: -135.1072791661106, y: 16.786543811152875 },
  { x: -133.82652710451742, y: 16.94727496666722 },
  { x: -132.54189675187524, y: 17.071129114720968 },
  { x: -131.25334378485772, y: 17.149064296754077 },
  { x: -129.96335769695733, y: 17.19001905023195 },
  { x: -128.67275108248907, y: 17.196977812457085 },
  { x: -127.3819302386105, y: 17.171536223175377 },
  { x: -126.09268287281468, y: 17.114181838975846 },
  { x: -124.80451404129154, y: 17.025313569794967 },
  { x: -123.51956603814438, y: 16.904842768980192 },
  { x: -122.23816390109918, y: 16.752518271015955 },
  { x: -120.96089860783964, y: 16.56807413594462 },
  { x: -119.68841284659672, y: 16.350742092777416 },
  { x: -118.42245000153723, y: 16.100344848209247 },
  { x: -117.16374879476577, y: 15.816188003461807 },
  { x: -115.9127746212082, y: 15.497325994241237 },
  { x: -114.67113050783146, y: 15.143389459495245 },
  { x: -113.44041209438144, y: 14.753816970424355 },
  { x: -112.22191953176223, y: 14.328002774902805 },
  { x: -111.01696035809888, y: 13.86537066968903 },
  { x: -109.826915983727, y: 13.365462647078187 },
  { x: -108.65346330782398, y: 12.82767295494452 },
  { x: -107.49836787621975, y: 12.252045916614309 },
  { x: -106.36280425706059, y: 11.63812352438271 },
  { x: -105.24901816554441, y: 10.986068297112732 },
  { x: -104.15821371870172, y: 10.295791588151827 },
  { x: -103.09241501509901, y: 9.567899149625747 },
  { x: -102.05302562673502, y: 8.802376207092404 },
  { x: -101.04172984000817, y: 8.000227422614023 },
  { x: -100.05999771190659, y: 7.162221067179367 },
  { x: -99.1092254272079, y: 6.289376577292755 },
  { x: -98.19073529847935, y: 5.382713389458507 },
  { x: -97.30259926102795, y: 4.445866016431153 },
  { x: -96.43430529930554, y: 3.4907574329786004 },
  { x: -95.58554315002822, y: 2.5180968123212457 },
  { x: -94.7578198062893, y: 1.5279728011116385 },
  { x: -93.95185921575128, y: 0.5193659628454596 },
  { x: -93.16980367251746, y: -0.5073838903091847 },
  { x: -92.41280558307096, y: -1.5529859315726904 },
  { x: -91.68269697823115, y: -2.6172628676399587 },
  { x: -90.98120646772273, y: -3.700894322847202 },
  { x: -90.31047634564898, y: -4.803570033910498 },
  { x: -89.6723238683872, y: -5.9257627829767765 },
  { x: -89.06930501441917, y: -7.0668372690361 },
  { x: -88.50388711557426, y: -8.227000334277749 },
  { x: -87.97838975926078, y: -9.406089459838718 },
  { x: -87.49618151827566, y: -10.603247728077696 },
  { x: -87.0600399877321, y: -11.818179650152848 },
  { x: -86.67365877815298, y: -13.049658947370574 },
  { x: -86.34086447004005, y: -14.296769604321195 },
  { x: -86.06611894490494, y: -15.557723913511634 },
  { x: -85.85453415971138, y: -16.83107397961691 },
  { x: -85.712995004474, y: -18.113835365334523 },
  { x: -85.65055821219497, y: -19.40300885891989 },
  { x: -85.68387457911149, y: -20.692861976841463 },
  { x: -85.74731603345275, y: -21.97566768588535 },
  { x: -85.79160981084333, y: -23.26506279610209 },
  { x: -85.94740630269906, y: -24.546110346537084 },
  { x: -86.17174143141769, y: -25.817259020770713 },
  { x: -86.44596985107957, y: -27.078449721034616 },
  { x: -86.75929144451581, y: -28.3307166582752 },
  { x: -87.10468835173286, y: -29.57434054689221 },
  { x: -87.47713726241962, y: -30.810296500063686 },
  { x: -87.87284114495851, y: -32.038820908863094 },
  { x: -88.28903717867844, y: -33.26081501425802 },
  { x: -88.72336145284474, y: -34.4762344929222 },
  { x: -89.17402625996432, y: -35.68598058582321 },
  { x: -89.64615833144299, y: -36.8871575023111 },
  { x: -90.16601185087748, y: -38.068403696417434 },
  { x: -90.73903858739956, y: -39.225035669999194 },
  { x: -91.36862188824824, y: -40.35164597725086 },
  { x: -92.05827807064131, y: -41.44267942794599 },
  { x: -92.81106544409171, y: -42.49086699657552 },
  { x: -93.6298797992494, y: -43.48857029657811 },
  { x: -94.51647929472327, y: -44.42617116615214 },
  { x: -95.47213453253322, y: -45.29354911246486 },
  { x: -96.49615111390091, y: -46.07848567190655 },
  { x: -97.58711807960663, y: -46.76778726768941 },
  { x: -98.74080255199112, y: -47.344714456923676 },
  { x: -99.95356263107881, y: -47.78527354565263 },
  { x: -100.3145318002604, y: -47.90098697611391 },
  { x: -99.0801050018454, y: -47.52875968205854 },
  { x: -97.91242174557912, y: -46.981159760376066 },
  { x: -96.81555977747888, y: -46.302554860667506 },
  { x: -95.7904203385122, y: -45.519080970992896 },
  { x: -94.83588795830123, y: -44.65102340034395 },
  { x: -93.94911116952225, y: -43.71361459851712 },
  { x: -93.12658842939958, y: -42.719841300110886 },
  { x: -92.36416811970547, y: -41.67952850911617 },
  { x: -91.65697467454969, y: -40.60010776990503 },
  { x: -91.00124061119891, y: -39.488449198050056 },
  { x: -90.39339051466695, y: -38.35030005152486 },
  { x: -89.82927276672609, y: -37.18929484308399 },
  { x: -89.29723033256604, y: -36.013899328045916 },
  { x: -88.788900877963, y: -34.82731956034452 },
  { x: -88.30663353920951, y: -33.62976238216907 },
  { x: -87.85330933251343, y: -32.421611929013956 },
  { x: -87.4313364919357, y: -31.20184876437485 },
  { x: -87.04454159797803, y: -29.97029559494667 },
  { x: -86.6973274343837, y: -28.727233135129136 },
  { x: -86.39510144695825, y: -27.4722477005437 },
  { x: -86.14513266121074, y: -26.20585639666356 },
  { x: -85.95760066774227, y: -24.92910820887722 },
  { x: -85.84800385630689, y: -23.642815731499713 },
  { x: -85.84770836746507, y: -22.352061372610553 },
  { x: -85.20934904801398, y: -21.47977831152342 },
  { x: -83.98593659617826, y: -21.074500590509174 },
  { x: -82.71153754468449, y: -20.877734570733455 },
  { x: -81.42159578011037, y: -20.872164606064928 },
  { x: -80.14254277935773, y: -21.039426064983754 },
  { x: -78.89253633175714, y: -21.358598337488246 },
  { x: -77.68283456218244, y: -21.807431113788486 },
  { x: -76.51925860081762, y: -22.36518107718788 },
  { x: -75.40333021519818, y: -23.013838182776794 },
  { x: -74.3348425631348, y: -23.737844943032783 },
  { x: -73.31165335052422, y: -24.52473172883056 },
  { x: -72.33107362890578, y: -25.36425985180065 },
  { x: -71.39031102872417, y: -26.24905686533935 },
  { x: -70.49740284647717, y: -27.181117319129033 },
  { x: -69.6632969437547, y: -28.166085050048675 },
  { x: -68.90186652168073, y: -29.207993480789288 },
  { x: -68.2297180531662, y: -30.30987137197964 },
  { x: -67.66803808817043, y: -31.47100955039933 },
  { x: -67.23990430524051, y: -32.6885565487247 },
  { x: -66.97061054923721, y: -33.94968815122023 },
  { x: -66.88118085125684, y: -35.23634998965002 },
  { x: -66.98535544244461, y: -36.52193329380713 },
  { x: -67.28535048911422, y: -37.77607658519335 },
  { x: -67.77516756777652, y: -38.968521806405114 },
  { x: -68.456505739272, y: -40.0631306720864 },
  { x: -69.6741709331341, y: -39.84572475670874 },
  { x: -70.92584689269103, y: -39.53125075678937 },
  { x: -72.17905939422548, y: -39.22144548057094 },
  { x: -73.43318791116961, y: -38.91948543310314 },
  { x: -74.69276819724551, y: -38.635299039471526 },
  { x: -75.95589434942342, y: -38.370925172684714 },
  { x: -77.22111847237832, y: -38.11482499346919 },
  { x: -78.48761319735311, y: -37.86365947791226 },
  { x: -79.43707794392668, y: -37.670232482049244 },
  { x: -78.16343238897957, y: -37.878182754488286 },
  { x: -76.89418961777575, y: -38.111825781724605 },
  { x: -75.62862568265274, y: -38.36640419340469 },
  { x: -74.36727246352584, y: -38.63995298873037 },
  { x: -73.10981969711109, y: -38.93194028778635 },
  { x: -71.85685836109221, y: -39.242144473941245 },
  { x: -70.60862484654263, y: -39.57058032163717 },
  { x: -69.36531122120954, y: -39.917558094158025 },
  { x: -68.12771530496589, y: -40.28341760367192 },
  { x: -66.89598484223262, y: -40.66889757228345 },
  { x: -65.67076990846172, y: -41.07461852656044 },
  { x: -64.4527944513157, y: -41.50123054195493 },
  { x: -63.24266422292031, y: -41.949959897160525 },
  { x: -62.04122136647478, y: -42.42163396093435 },
  { x: -60.849367122946674, y: -42.91764153083302 },
  { x: -59.668756229850274, y: -43.439135013339666 },
  { x: -58.50020128150061, y: -43.98776914596856 },
  { x: -57.34568205313794, y: -44.564784981855375 },
  { x: -56.20698625225536, y: -45.17223616845086 },
  { x: -55.0858277141355, y: -45.81205815766901 },
  { x: -53.985190876080836, y: -46.48608298032917 },
  { x: -52.90772036322579, y: -47.196940487123655 },
  { x: -51.85712456053533, y: -47.946566129966456 },
  { x: -50.83708230409026, y: -48.73763408287615 },
  { x: -49.85288284415938, y: -49.572478707703205 },
  { x: -48.90951994216963, y: -50.453508238508554 },
  { x: -48.013553450409695, y: -51.38236263836436 },
  { x: -47.167450700708855, y: -52.357180327567086 },
  { x: -46.372748235044625, y: -53.373986981194086 },
  { x: -45.63014045219533, y: -54.42978338750079 },
  { x: -44.94029220205508, y: -55.52080206375383 },
  { x: -44.30339555237107, y: -56.64314255724102 },
  { x: -43.7187413299229, y: -57.794101145059614 },
  { x: -43.18562036149017, y: -58.96957053230814 },
  { x: -42.70302798501067, y: -60.167024289388955 },
  { x: -42.26970837290659, y: -61.38282790354751 },
  { x: -41.88408065987416, y: -62.61482430623844 },
  { x: -41.54472649947256, y: -63.86026545123271 },
  { x: -41.25030141747147, y: -65.11709769107959 },
  { x: -40.999091578588256, y: -66.38326737832837 },
  { x: -40.7899445763398, y: -67.65720842211731 },
  { x: -40.621530710937826, y: -68.93671943057477 },
  { x: -40.492786222551764, y: -70.22125374934338 },
  { x: -40.40304626128748, y: -71.50818152773083 },
  { x: -40.35183804499805, y: -72.79802725843135 },
  { x: -40.33944228808321, y: -74.08875945565738 },
  { x: -40.36711481812075, y: -75.37885635187347 },
  { x: -40.438918606685846, y: -76.66771958217491 },
  { x: -40.31434051096961, y: -77.83767071530222 },
  { x: -39.24348894817158, y: -78.557932154488 },
  { x: -38.15905967309139, y: -79.2582554840712 },
  { x: -37.06510088286213, y: -79.94296222836356 },
  { x: -35.962750209524856, y: -80.61405432426854 },
  { x: -34.85239178857393, y: -81.2729944415532 },
  { x: -33.73542919200808, y: -81.92002635851205 },
  { x: -32.611965840921926, y: -82.55585924836546 },
  { x: -31.482179028620568, y: -83.18092895715516 },
  { x: -30.347014319397882, y: -83.79516161267068 },
  { x: -29.20577731447555, y: -84.3992959370166 },
  { x: -28.059842036968096, y: -84.9928886969302 },
  { x: -26.90846976477094, y: -85.57640528733731 },
  { x: -25.751941212283818, y: -86.14995651655364 },
  { x: -24.590463221696016, y: -86.71363841845282 },
  { x: -23.424464251828194, y: -87.26737712082435 },
  { x: -22.25354539274387, y: -87.81123910865766 },
  { x: -21.07875562983155, y: -88.34498060365821 },
  { x: -19.898720939976723, y: -88.86931077904646 },
  { x: -18.714401661915332, y: -89.38369775490705 },
  { x: -17.52672858549915, y: -89.88779433185086 },
  { x: -16.33429813872948, y: -90.3823466192035 },
  { x: -15.137789945942536, y: -90.86695570702851 },
  { x: -13.937159683812036, y: -91.34155511033647 },
  { x: -12.733279044421389, y: -91.80598969748542 },
  { x: -11.525039944613725, y: -92.26059928064346 },
  { x: -10.313122008725255, y: -92.7049332393268 },
  { x: -9.097347943450883, y: -93.13924273905103 },
  { x: -7.878175756495446, y: -93.56332093762681 },
  { x: -6.6551031168278305, y: -93.97709396284372 },
  { x: -5.429267656489089, y: -94.38030326196514 },
  { x: -4.199177156827972, y: -94.77342161713801 },
  { x: -2.9663533853799104, y: -95.15588021234181 },
  { x: -1.7304713044188917, y: -95.52757562648188 },
  { x: -0.49105813179798424, y: -95.88875902507378 },
  { x: 0.7510439892835915, y: -96.23914230649676 },
  { x: 1.9965885553725065, y: -96.5788584407296 },
  { x: 3.2445265810802577, y: -96.9074198711833 },
  { x: 4.495522916300968, y: -97.22505560171027 },
  { x: 5.749296846634894, y: -97.53164743677378 },
  { x: 7.006173409808055, y: -97.82719537637382 },
  { x: 8.264941101568937, y: -98.11135222112127 },
  { x: 9.526530711769313, y: -98.38421400488969 },
  { x: 10.790129646094144, y: -98.64549262605831 },
  { x: 12.056550498858465, y: -98.89537276515327 },
  { x: 13.324596540252864, y: -99.13353677166961 },
  { x: 14.59524288345538, y: -99.36009545392301 },
  { x: 15.867706483035162, y: -99.57483458250314 },
  { x: 17.142238504507766, y: -99.77772460852582 },
  { x: 18.41920830892548, y: -99.96873598310687 },
  { x: 19.697345294268427, y: -100.1475953790676 },
  { x: 20.97758025038838, y: -100.31436928139739 },
  { x: 22.258967612991484, y: -100.46885823512802 },
  { x: 23.54202448755093, y: -100.61106962748059 },
  { x: 24.826071249730514, y: -100.74082616514993 },
  { x: 26.11131474171951, y: -100.85810568647291 },
  { x: 27.397533346886558, y: -100.96281954479701 },
  { x: 28.685185072936488, y: -101.05492341679594 },
  { x: 29.973575521090996, y: -101.13429910693299 },
  { x: 31.262675142465902, y: -101.20088751743975 },
  { x: 32.55260213259793, y: -101.2546295505479 },
  { x: 33.84273596491926, y: -101.29542178516276 },
  { x: 35.13319483496658, y: -101.32323467240016 },
  { x: 36.42380144943483, y: -101.33798695282862 },
  { x: 37.71485129716582, y: -101.33964169034287 },
  { x: 39.005369264981525, y: -101.32813239995353 },
  { x: 40.29653730824925, y: -101.30339998389222 },
  { x: 41.58681888499148, y: -101.26538534439058 },
  { x: 42.87680497289188, y: -101.21398506035395 },
  { x: 44.166584218603, y: -101.14921390622445 },
  { x: 45.45459053126313, y: -101.07112359254938 },
  { x: 46.74221270842887, y: -100.97958853657097 },
  { x: 48.028771125764024, y: -100.87463089995235 },
  { x: 49.314147587731846, y: -100.7562137465883 },
  { x: 50.59769201888032, y: -100.62424104260522 },
  { x: 51.8803499835033, y: -100.47872017522415 },
  { x: 53.16117591730691, y: -100.3197250166556 },
  { x: 54.44079034685902, y: -100.14715953302589 },
  { x: 55.718631843360136, y: -99.96107543488237 },
  { x: 56.99375484251641, y: -99.76148010944611 },
  { x: 58.267075359737504, y: -99.54829229728561 },
  { x: 59.53782512403466, y: -99.3216671300428 },
  { x: 60.80612233094461, y: -99.0816046077177 },
  { x: 62.071376002783694, y: -98.82820076418388 },
  { x: 63.33426576388813, y: -98.56118965948373 },
  { x: 64.59440747876353, y: -98.28082245913278 },
  { x: 65.8510919741895, y: -97.98551091060621 },
  { x: 67.10381691913493, y: -97.67431683683115 },
  { x: 68.35249366694725, y: -97.34678223010282 },
  { x: 69.59661988659538, y: -97.00305483484212 },
  { x: 70.83628422473184, y: -96.64255844780747 },
  { x: 72.07062976371533, y: -96.26552946007233 },
  { x: 73.30007018792443, y: -95.87162067224756 },
  { x: 74.52377812860199, y: -95.46064001658596 },
  { x: 75.74178313463219, y: -95.03249884643499 },
  { x: 76.9529327995319, y: -94.58739661676287 },
  { x: 78.15814313871078, y: -94.12477928599118 },
  { x: 79.35623219680151, y: -93.64483892186712 },
  { x: 80.5470817782674, y: -93.1473391333172 },
  { x: 81.73107601860276, y: -92.63196226983648 },
  { x: 82.9063828869883, y: -92.09933624521382 },
  { x: 84.07371155664437, y: -91.54895134119708 },
  { x: 85.23276653872914, y: -90.9807336855758 },
  { x: 86.38304550221152, y: -90.39476453778147 },
  { x: 87.5238392738711, y: -89.79122857834025 },
  { x: 88.65482281598187, y: -89.17016274335738 },
  { x: 89.77611432408058, y: -88.53135280342251 },
  { x: 90.88765470039881, y: -87.87466578855681 },
  { x: 91.98838018510601, y: -87.20062619145456 },
  { x: 93.07784754493943, y: -86.5094039181998 },
  { x: 94.156529562046, y: -85.80058528441394 },
  { x: 95.22345112324767, y: -85.07463568502291 },
  { x: 96.27875997296533, y: -84.33148124781624 },
  { x: 97.32198332905212, y: -83.57136575108841 },
  { x: 98.35288480043448, y: -82.79442216481827 },
  { x: 99.37075521389208, y: -82.0011823689211 },
  { x: 100.37574231384582, y: -81.19149861897603 },
  { x: 101.36775745364315, y: -80.36544478719347 },
  { x: 102.34623920448459, y: -79.52346410683616 },
  { x: 103.31092162641251, y: -78.66574864565133 },
  { x: 104.2618933660794, y: -77.79229101641793 },
  { x: 105.19817931030727, y: -76.9041180428613 },
  { x: 106.12016359459051, y: -76.00094162336066 },
  { x: 107.02790531669743, y: -75.08278391957916 },
  { x: 107.92037026568165, y: -74.15076040189471 },
  { x: 108.79811987034269, y: -73.20448693481292 },
  { x: 109.66085864183864, y: -72.24429594328087 },
  { x: 110.50885252012722, y: -71.27006184454076 },
  { x: 111.34124458756708, y: -70.28295181951783 },
  { x: 112.15800529527404, y: -69.28312099985406 },
  { x: 112.95889825217462, y: -68.27102739325426 },
  { x: 113.74430759376325, y: -67.24652325529753 },
  { x: 114.51381963566132, y: -66.21019956366754 },
  { x: 115.26761167117394, y: -65.16214496501684 },
  { x: 116.00527001592256, y: -64.10306863256581 },
  { x: 116.72714925651736, y: -63.03273417524099 },
  { x: 117.43304255076907, y: -61.9516439240735 },
  { x: 118.12283170314096, y: -60.86024111232609 },
  { x: 118.7965462625172, y: -59.758717807745924 },
  { x: 119.45380209340341, y: -58.64788660464808 },
  { x: 120.09507197794653, y: -57.527392916422336 },
  { x: 120.71985358511543, y: -56.39816753292046 },
  { x: 121.32876744147799, y: -55.25947173203789 },
  { x: 121.92104527604542, y: -54.11281250686795 },
  { x: 122.49695302877537, y: -52.957731849705795 },
  { x: 123.05660889520458, y: -51.79443660274074 },
  { x: 123.59977648425959, y: -50.623562066982686 },
  { x: 124.12654444259293, y: -49.4450195957791 },
  { x: 124.63679457466787, y: -48.259178550182284 },
  { x: 125.13034958717934, y: -47.06620144905523 },
  { x: 125.60685489351712, y: -45.86707818001807 },
  { x: 126.0666650802914, y: -44.6609518254295 },
  { x: 126.50951420754454, y: -43.448236069668084 },
  { x: 126.93495904201382, y: -42.2296696348384 },
  { x: 127.34276319262571, y: -41.00522297205627 },
  { x: 127.7328675616119, y: -39.774290329195935 },
  { x: 128.10435613356267, y: -38.53821618048772 },
  { x: 128.45693341963627, y: -37.296394773805886 },
  { x: 128.78959475777037, y: -36.04919547020271 },
  { x: 129.1011581925977, y: -34.796913758520034 },
  { x: 129.39008718214072, y: -33.53873704444282 },
  { x: 129.6529540558342, y: -32.27510856123381 },
  { x: 129.88213520155884, y: -31.00487590240985 },
  { x: 128.89709359842874, y: -30.881139949892834 },
  { x: 127.61668134900368, y: -31.04541697150916 },
  { x: 126.33609180627354, y: -31.209723542009666 },
  { x: 125.05565000796429, y: -31.37400056362599 },
  { x: 123.77559234514943, y: -31.53823326191604 },
  { x: 124.30658579392097, y: -31.47024127941057 },
  { x: 125.58661390785166, y: -31.30620064886771 },
  { x: 126.86717390169763, y: -31.14208614611439 },
  { x: 128.1475270533543, y: -30.97800119224526 },
  { x: 129.42749606951662, y: -30.81397533614449 },
  { x: 130.70826290555186, y: -30.649831284506988 },
  { x: 131.98837966613507, y: -30.485775879522038 },
  { x: 133.26864417113921, y: -30.321705700094995 },
  { x: 134.54929281163774, y: -30.157576422899588 },
  { x: 135.82955731664188, y: -29.993506243472545 },
  { x: 137.11011731048785, y: -29.829391740719227 },
  { x: 138.39032271772362, y: -29.665336335734278 },
  { x: 139.67058722272776, y: -29.501266156307235 },
  { x: 140.9513836076472, y: -29.337122104669735 },
  { x: 142.23176630818804, y: -29.173037150800603 },
  { x: 143.5117057754662, y: -29.008996520257742 },
  { x: 144.79197028047034, y: -28.844926340830696 },
  { x: 146.07211658993774, y: -28.68087093584575 },
  { x: 147.35252883936278, y: -28.51677120753452 },
  { x: 148.6326160510618, y: -28.35273057699166 },
  { x: 149.91329424044451, y: -28.18860129979625 },
  { x: 151.19373603875374, y: -28.02450157148503 },
  { x: 152.47447332590482, y: -27.86037229428962 },
  { x: 153.75438324429877, y: -27.69634643818885 },
  { x: 155.03485459149218, y: -27.532246709877626 },
  { x: 156.31520774314887, y: -27.36816175600849 },
  { x: 157.5955313459214, y: -27.204076802139358 },
  { x: 158.87588449757806, y: -27.039991848270223 },
  { x: 160.1561490025822, y: -26.87592166884318 },
  { x: 161.4367089964282, y: -26.71180716608986 },
  { x: 162.71632342598028, y: -26.54782563331537 },
  { x: 163.99652883321605, y: -26.383755453888323 },
  { x: 165.27670469156763, y: -26.219700048903373 },
  { x: 166.55729423429779, y: -26.055585546150056 },
  { x: 167.83752919041774, y: -25.891515366723016 },
  { x: 169.1179414398428, y: -25.727415638411788 },
  { x: 170.3980877493102, y: -25.563360233426838 },
  { x: 171.67876593869292, y: -25.39923095623143 },
  { x: 172.9582326238241, y: -25.235264197899028 },
  { x: 174.23834938440731, y: -25.071208792914078 },
  { x: 175.51861388941145, y: -24.907138613487035 },
  { x: 176.79881929664722, y: -24.74306843405999 },
  { x: 178.07905425276718, y: -24.57899825463295 },
  { x: 179.35928920888713, y: -24.414928075205907 },
  { x: 180.63937642058616, y: -24.250887444663046 },
  { x: 181.91961137670611, y: -24.086817265236007 },
  { x: 183.20076234823577, y: -23.92262889027223 },
  { x: 184.48099730435572, y: -23.758558710845186 },
  { x: 185.76149820043332, y: -23.59445898253396 },
  { x: 187.0417036076691, y: -23.43038880310692 },
  { x: 188.3220567593258, y: -23.266303849237783 },
  { x: 189.602173519909, y: -23.102248444252833 },
  { x: 190.88276306263916, y: -22.938133941499515 },
  { x: 192.1627911765698, y: -22.774093310956655 },
  { x: 193.4423169594694, y: -22.610111778182162 },
  { x: 194.7226405622419, y: -22.44602682431303 },
  { x: 196.00284596947765, y: -22.28197141932808 },
  { x: 197.2832877677869, y: -22.117871691016852 },
  { x: 198.56375911498031, y: -21.953771962705627 },
  { x: 199.8443191088263, y: -21.78965745995231 },
  { x: 201.1244358694095, y: -21.62560205496736 },
  { x: 202.40514360767642, y: -21.46148755221404 },
  { x: 203.68520127049126, y: -21.29743214722909 },
  { x: 204.9657908132214, y: -21.13331764447577 },
  { x: 206.2457893782679, y: -20.969277013932913 },
  { x: 207.52614252992458, y: -20.805192060063778 },
  { x: 208.80652523046547, y: -20.641107106194642 },
  { x: 210.08664199104865, y: -20.477051701209692 },
  { x: 209.99116954625288, y: -19.701171874770147 },
  { x: 209.25563872116544, y: -18.640869263625518 },
  { x: 208.5199010538887, y: -17.580271163639054 },
  { x: 207.78413383772784, y: -16.519658289210497 },
  { x: 207.04833707268276, y: -15.458971542571483 },
  { x: 206.31277669871113, y: -14.398654156984762 },
  { x: 205.57703903143442, y: -13.338056056998296 },
  { x: 204.8411536197368, y: -12.277265889264642 },
  { x: 204.1053864035759, y: -11.216653014836087 },
  { x: 203.36976693183593, y: -10.156246982596814 },
  { x: 202.98675429505371, y: -8.945540550959855 },
  { x: 202.73337261318304, y: -7.679961841394752 },
  { x: 202.48005002908073, y: -6.4144865529242905 },
  { x: 202.22669789609427, y: -5.1490260388959195 },
  { x: 201.97334576310777, y: -3.883447329330817 },
  { x: 201.71987543458457, y: -2.6172924165241422 },
  { x: 201.4664642038297, y: -1.3514773158855735 },
  { x: 201.21305297307484, y: -0.08564744080491364 },
  { x: 200.95970084008835, y: 1.1799312687601895 },
  { x: 200.7062896093335, y: 2.445746369398758 },
  { x: 200.45287837857865, y: 3.711561470037326 },
  { x: 200.19949669670797, y: 4.977258375139162 },
  { x: 199.9460854659531, y: 6.24307347577773 },
  { x: 199.69267423519827, y: 7.509006771953032 },
  { x: 199.4392630044434, y: 8.7748218725916 },
  { x: 199.18588132257275, y: 10.040415356598794 },
  { x: 198.9324700918179, y: 11.306230457237362 },
  { x: 198.6791179588314, y: 12.571794392360372 },
  { x: 198.42570672807656, y: 13.837624267441035 },
  { x: 198.17235459509007, y: 15.103217751448227 },
  { x: 197.9189433643352, y: 16.369018077644704 },
  { x: 197.66559123134874, y: 17.6346115616519 },
  { x: 197.4121800005939, y: 18.900426662290467 },
  { x: 197.1588278676074, y: 20.16600537185557 },
  { x: 196.90541663685255, y: 21.431820472494138 },
  { x: 196.65206450386606, y: 22.697413956501332 },
  { x: 196.3986828219954, y: 23.962963117182255 },
  { x: 196.1453011401247, y: 25.228763443378732 },
  { x: 195.8919490071382, y: 26.494342152943833 },
  { x: 195.63853777638337, y: 27.76014247914031 },
  { x: 195.38515609451272, y: 29.025735963147508 },
  { x: 195.13177441264205, y: 30.291551063786073 },
  { x: 194.87839273077137, y: 31.557129773351175 },
  { x: 194.62501104890072, y: 32.82291532510556 },
  { x: 194.37162936703, y: 34.08849403467067 },
  { x: 194.11824768515936, y: 35.354294360867144 },
  { x: 193.8648660032887, y: 36.61987307043224 },
  { x: 193.61145477253385, y: 37.885717719955 },
  { x: 193.35810263954735, y: 39.15131120396219 },
  { x: 193.10475050656086, y: 40.4168899135273 },
  { x: 192.85133927580603, y: 41.682690239723776 },
  { x: 192.59798714281953, y: 42.948268949288874 },
  { x: 192.34457591206467, y: 44.21405450104326 },
  { x: 192.09122377907818, y: 45.479647985050455 },
  { x: 191.83781254832334, y: 46.74546308568902 },
  { x: 191.58446041533688, y: 48.01102702081203 },
  { x: 191.331049184582, y: 49.27685689589269 },
  { x: 191.07766750271134, y: 50.54249470322616 },
  { x: 190.82425627195647, y: 51.80830980386474 },
  { x: 190.57090413896998, y: 53.073888513429836 },
  { x: 190.31749290821514, y: 54.3397036140684 },
  { x: 190.06414077522868, y: 55.60528232363351 },
  { x: 189.8107886422422, y: 56.87086103319861 },
  { x: 189.55737741148732, y: 58.13664658495299 },
  { x: 189.30402527850083, y: 59.4022252945181 },
  { x: 189.050614047746, y: 60.668040395156666 },
  { x: 188.79723236587532, y: 61.93364865360595 },
  { x: 188.54382113512048, y: 63.19946375424452 },
  { x: 188.290469002134, y: 64.46504246380962 },
  { x: 188.03705777137912, y: 65.73082801556401 },
  { x: 189.07484413277618, y: 66.06626694881133 },
  { x: 190.35575871323235, y: 66.2268060365785 },
  { x: 191.63640735373085, y: 66.38728602657727 },
  { x: 192.91732193418704, y: 66.54779556546025 },
  { x: 194.19800012356976, y: 66.70830510434321 },
  { x: 195.47876695960497, y: 66.86881464322619 },
  { x: 196.75994748001878, y: 67.02935373099335 },
  { x: 198.0404779249806, y: 67.18983372099213 },
  { x: 199.32115611436328, y: 67.35031371099092 },
  { x: 200.60171610820927, y: 67.51079370098971 },
  { x: 201.88245339536033, y: 67.67130323987267 },
  { x: 202.81389332258217, y: 68.23592331884466 },
  { x: 203.1578718833584, y: 69.48001998960859 },
  { x: 203.5018504441347, y: 70.72411666037254 },
  { x: 203.8458881026793, y: 71.96839062444158 },
  { x: 204.1898371145714, y: 73.21242819743715 },
  { x: 204.53387477311603, y: 74.456672612622 },
  { x: 204.87782378500813, y: 75.70065108784921 },
  { x: 205.221743248016, y: 76.94462956307642 },
  { x: 205.56575135767645, y: 78.18881488049291 },
  { x: 205.90970036956853, y: 79.43285245348848 },
  { x: 206.2537380281132, y: 80.67709686867333 },
  { x: 206.59771658888943, y: 81.9211639905531 },
  { x: 206.94172469854988, y: 83.16540840573795 },
  { x: 207.28567371044196, y: 84.40944597873353 },
  { x: 207.6297113689866, y: 85.65369039391837 },
  { x: 207.97366038087867, y: 86.89769841802978 },
  { x: 208.31766849053912, y: 88.14194283321463 },
  { x: 208.6616175024312, y: 89.3859804062102 },
  { x: 209.0056551609758, y: 90.63022482139505 },
  { x: 209.3496041728679, y: 91.87423284550646 },
  { x: 209.69355318476, y: 93.11827041850201 },
  { x: 210.03756129442044, y: 94.36248528480269 },
  { x: 210.3815398551967, y: 95.60652285779825 },
  { x: 210.72554796485716, y: 96.8507672729831 },
  { x: 211.0694969767492, y: 98.09477529709451 },
  { x: 211.0003525877606, y: 99.32920948273056 },
  { x: 210.59768994299657, y: 100.55548817633205 },
  { x: 210.1949682004642, y: 101.78200326100699 },
  { x: 209.79230555570012, y: 103.00828195460848 },
  { x: 209.38958381316772, y: 104.23473794151506 },
  { x: 208.98695071728787, y: 105.46101663511656 },
  { x: 208.58428807252383, y: 106.68732487760222 },
  { x: 208.18156632999145, y: 107.91381041339301 },
  { x: 207.77890368522742, y: 109.1400891069945 },
  { x: 207.3762114915792, y: 110.36648599613271 },
  { x: 206.97357839569932, y: 111.59273514085002 },
  { x: 206.57085665316694, y: 112.81925022552498 },
  { x: 206.1681940084029, y: 114.04552891912647 },
  { x: 205.76547226587047, y: 115.27204400380141 },
  { x: 205.36280962110644, y: 116.4983226974029 },
  { x: 204.96008787857406, y: 117.72477868430948 },
  { x: 204.55742523381002, y: 118.95105737791098 },
  { x: 204.15470349127762, y: 120.17757246258594 },
  { x: 203.75204084651358, y: 121.40385115618743 },
  { x: 203.34940775063373, y: 122.63010030090473 },
  { x: 202.94668600810132, y: 123.85661538557969 },
  { x: 202.5439938144531, y: 125.08292362806536 },
  { x: 202.1412720719207, y: 126.30943871274032 },
  { x: 201.73860942715666, y: 127.53574695522599 },
  { x: 201.33588768462428, y: 128.76226203990095 },
  { x: 200.93322503986022, y: 129.9885998312708 },
  { x: 200.53047374844363, y: 131.21514446482993 },
  { x: 200.1278406525638, y: 132.44136406066306 },
  { x: 199.21835554629007, y: 132.92348365499564 },
  { x: 197.92993554925138, y: 132.84851813582293 },
  { x: 196.641249612255, y: 132.77352306776604 },
  { x: 195.35280006633215, y: 132.69855754859336 },
  { x: 194.06440961817762, y: 132.62359202942065 },
  { x: 192.7756941322971, y: 132.54862651024797 },
  { x: 191.48724458637423, y: 132.47366099107526 },
  { x: 190.19847000272534, y: 132.39866592301837 },
  { x: 188.9099613590341, y: 132.32370040384566 },
  { x: 187.62112767761684, y: 132.2487053357888 },
  { x: 186.3324712895047, y: 132.1737398166161 },
  { x: 185.0436671569716, y: 132.0987447485592 },
  { x: 183.75521761104875, y: 132.02377922938652 },
  { x: 182.46629528297893, y: 131.9488137102138 },
  { x: 181.1776093459826, y: 131.87381864215695 },
  { x: 179.88907115340717, y: 131.79885312298424 },
  { x: 178.60038521641084, y: 131.72388760381153 },
  { x: 177.31190612160378, y: 131.64889253575467 },
  { x: 176.02322018460742, y: 131.57392701658196 },
  { x: 174.7348001875687, y: 131.49896149740928 },
  { x: 173.44611425057238, y: 131.42399597823658 },
  { x: 172.1575169602286, y: 131.34900091017968 },
  { x: 170.86912651207408, y: 131.27403539100698 },
  { x: 170.18678367851638, y: 131.83082501567043 },
  { x: 170.2086794016961, y: 133.12149072790703 },
  { x: 170.23057512487583, y: 134.41218598902785 },
  { x: 170.25247084805557, y: 135.702940347917 },
  { x: 170.27436657123528, y: 136.9934878646169 },
  { x: 170.29626229441502, y: 138.2841535768535 },
  { x: 170.31815801759475, y: 139.5747010935534 },
  { x: 170.34005374077444, y: 140.8653372569058 },
  { x: 170.36194946395418, y: 142.15591432248988 },
  { x: 170.38384518713391, y: 143.4465209369581 },
  { x: 170.40574091031363, y: 144.73709800254218 },
  { x: 170.42763663349336, y: 146.02782281254716 },
  { x: 170.4495323566731, y: 147.3182816825945 },
  { x: 170.4714280798528, y: 148.60906559036783 },
  { x: 170.49332380303255, y: 149.89976085148862 },
  { x: 170.5152195262123, y: 151.19019017265177 },
  { x: 170.53711524939203, y: 152.48073768935166 },
  { x: 170.55901097257174, y: 153.7713147549357 },
  { x: 170.58090669575148, y: 155.06198046717233 },
  { x: 170.60280241893122, y: 156.3525575327564 },
  { x: 170.62469814211093, y: 157.64316414722464 },
  { x: 170.64659386529067, y: 158.93382985946124 },
  { x: 170.6684895884704, y: 160.2243182783928 },
  { x: 170.6903853116501, y: 161.51492489286105 },
  { x: 170.71228103482983, y: 162.80556105621346 },
  { x: 171.05623004672194, y: 164.0175085409861 },
  { x: 171.63098539296874, y: 165.1733426946949 },
  { x: 172.20571119033136, y: 166.32917684840373 },
  { x: 172.5214114689443, y: 166.9663098891612 },
  { x: 171.94263747444862, y: 165.8124259618085 },
  { x: 171.36392257772124, y: 164.65860113222413 },
  { x: 170.7852076809939, y: 163.50480585152394 },
  { x: 169.6221635995444, y: 163.26823748475348 },
  { x: 168.33194112057052, y: 163.22636671586596 },
  { x: 167.0418368371334, y: 163.18375722487383 },
  { x: 165.7517916514646, y: 163.14085224503984 },
  { x: 164.46174646579587, y: 163.0977699719008 },
  { x: 163.17181947566382, y: 163.05451040545665 },
  { x: 161.88177428999504, y: 163.01110309459156 },
  { x: 160.59167000655793, y: 162.9676957837265 },
  { x: 159.30165436977336, y: 162.92405208178795 },
  { x: 158.01149098856786, y: 162.8804083798494 },
  { x: 156.7214162540149, y: 162.83673512902666 },
  { x: 155.43137106834612, y: 162.7930027804356 },
  { x: 154.1414145293299, y: 162.7491522363078 },
  { x: 152.85136934366113, y: 162.70533124106416 },
  { x: 151.56132415799237, y: 162.6614806969363 },
  { x: 150.27121987455524, y: 162.61763015280852 },
  { x: 148.9811155911181, y: 162.57360231537558 },
  { x: 147.69109995433354, y: 162.52960402682683 },
  { x: 146.40129115973824, y: 162.4856057382781 },
  { x: 145.11124597406945, y: 162.44160744972936 },
  { x: 143.82123033728487, y: 162.39760916118064 },
  { x: 142.53115560273193, y: 162.35352222597936 },
  { x: 141.24113996594735, y: 162.30940574189387 },
  { x: 139.9510652313944, y: 162.26525970892422 },
  { x: 138.66116779014652, y: 162.22114322483873 },
  { x: 137.37103395782523, y: 162.1769971918691 },
  { x: 136.08081147885136, y: 162.13285115889943 },
  { x: 134.79097313537187, y: 162.088734674814 },
  { x: 133.50098704747148, y: 162.04633202601113 },
  { x: 132.2109418618027, y: 162.00921862747708 },
  { x: 130.92030569845028, y: 161.97736493032758 },
  { x: 129.62984682840295, y: 161.9511846189413 },
  { x: 128.33882652955614, y: 161.93050040001307 },
  { x: 127.04792442624606, y: 161.9154009201955 },
  { x: 125.75699277405181, y: 161.906122570562 },
  { x: 124.46612021962589, y: 161.90263580222836 },
  { x: 123.17536586073675, y: 161.9049110663105 },
  { x: 121.88467059961594, y: 161.9131552049976 },
  { x: 120.59382759407424, y: 161.9275455115948 },
  { x: 119.30330962625854, y: 161.94799333944954 },
  { x: 118.01267346290611, y: 161.97464643298275 },
  { x: 116.72224414174295, y: 162.00759343884698 },
  { x: 115.43205121165326, y: 162.0469230036948 },
  { x: 114.1421833192896, y: 162.09278287194707 },
  { x: 112.85249272023104, y: 162.14529123914056 },
  { x: 111.56303851224594, y: 162.204566300812 },
  { x: 110.27393889087104, y: 162.27066715472975 },
  { x: 108.98519385610632, y: 162.34371199643053 },
  { x: 107.69686250572019, y: 162.42390766810365 },
  { x: 106.40903348636515, y: 162.51131326751747 },
  { x: 105.12173634692542, y: 162.60616518574543 },
  { x: 103.83497108740099, y: 162.7086111672085 },
  { x: 102.54888545221276, y: 162.8188285052117 },
  { x: 101.26347944136076, y: 162.9369353952918 },
  { x: 99.97884170149752, y: 163.06313867963812 },
  { x: 98.69506087927557, y: 163.1976747493241 },
  { x: 97.41231426800005, y: 163.3408981909599 },
  { x: 96.1304836721342, y: 163.49286810231396 },
  { x: 94.84977593386732, y: 163.65399816776477 },
  { x: 93.57027969985195, y: 163.82461342503836 },
  { x: 92.292142714509, y: 164.0050093629766 },
  { x: 91.01545362449102, y: 164.1955110193055 },
  { x: 89.74044882087149, y: 164.3968571161296 },
  { x: 88.46724649918711, y: 164.60937269117497 },
  { x: 87.1960830505114, y: 164.8337078198936 },
  { x: 85.92722441480197, y: 165.0706898710426 },
  { x: 84.66096608090065, y: 165.32126440891585 },
  { x: 83.39786947760695, y: 165.58693842660674 },
  { x: 82.13834828929939, y: 165.8693075638611 },
  { x: 80.88337762915604, y: 166.17135625798142 },
  { x: 79.63487817464879, y: 166.4987874436151 },
  { x: 79.05004665889554, y: 166.04961485514676 },
  { x: 79.1273465399187, y: 164.7611062114555 },
  { x: 79.18656250382178, y: 163.4716815523546 },
  { x: 79.23002891245523, y: 162.18160681780165 },
  { x: 79.25818899908178, y: 160.89111839887016 },
  { x: 79.27142689919583, y: 159.6003935888652 },
  { x: 79.2693880261872, y: 158.3094914855551 },
  { x: 79.25177689121402, y: 157.01885532220268 },
  { x: 79.21779567440338, y: 155.7284555499237 },
  { x: 79.16682384918742, y: 154.43873540198095 },
  { x: 79.09788630238809, y: 153.15001991610043 },
  { x: 79.00974198086969, y: 151.8622204456296 },
  { x: 78.90109073372818, y: 150.57598706602045 },
  { x: 78.76652511515803, y: 149.29220624379852 },
  { x: 78.58952729890085, y: 148.01365557407698 },
  { x: 78.37305217337496, y: 146.7411919744972 },
  { x: 78.12185710893385, y: 145.47517003166936 },
  { x: 77.83978346052132, y: 144.21556019670925 },
  { x: 77.52984521432408, y: 142.96248066515363 },
  { x: 77.19467222103438, y: 141.7160496325392 },
  { x: 76.83612606035582, y: 140.47608980556092 },
  { x: 76.45606831199191, y: 139.24257163533457 },
  { x: 76.05568093130998, y: 138.0153473774392 },
  { x: 75.63602767814062, y: 136.79480116736926 },
  { x: 75.1975222368624, y: 135.5807557118196 },
  { x: 74.74028280301205, y: 134.37368379293716 },
  { x: 74.26330471452735, y: 133.17432413282654 },
  { x: 73.8429127392534, y: 132.03562833194397 },
  { x: 75.13245559389107, y: 131.97629417250417 },
  { x: 76.42196889964454, y: 131.9174623440955 },
  { x: 77.71160040093473, y: 131.8589555534128 },
  { x: 79.00117280445657, y: 131.80068515380358 },
  { x: 80.29053836578912, y: 131.74279888968877 },
  { x: 81.57996302489003, y: 131.68520811441576 },
  { x: 82.86947633064351, y: 131.6277946324479 },
  { x: 84.15890098974442, y: 131.57079483485856 },
  { x: 85.44844384438208, y: 131.5140018794585 },
  { x: 86.73804579678811, y: 131.4574453151319 },
  { x: 88.02758865142577, y: 131.40130243518388 },
  { x: 89.31710195717922, y: 131.34533684854097 },
  { x: 90.60667436070108, y: 131.28969629962407 },
  { x: 91.89636495975962, y: 131.23438078843319 },
  { x: 93.18590781439728, y: 131.17930166831576 },
  { x: 94.47562796234003, y: 131.1246066836927 },
  { x: 95.76522991474606, y: 131.07023673679566 },
  { x: 97.05495006268882, y: 131.01610318097212 },
  { x: 98.34464066174739, y: 130.96244240729547 },
  { x: 99.63439035857432, y: 130.90913622022904 },
  { x: 100.92402185986451, y: 130.85615507088863 },
  { x: 102.21371245892308, y: 130.8035285081584 },
  { x: 103.50340305798166, y: 130.75140427645928 },
  { x: 104.79324140146115, y: 130.69969372913874 },
  { x: 106.08299109828808, y: 130.64842641508093 },
  { x: 107.37271124623082, y: 130.5976023342859 },
  { x: 108.66260868747867, y: 130.54733968229033 },
  { x: 109.95259477537907, y: 130.49760891021006 },
  { x: 111.24246266774274, y: 130.4484986646976 },
  { x: 112.53244875564314, y: 130.3999498479847 },
  { x: 113.82240529465936, y: 130.35208065560795 },
  { x: 115.11239138255976, y: 130.3049501853358 },
  { x: 116.40246611711271, y: 130.25855843716823 },
  { x: 117.69224536282383, y: 130.21302360664197 },
  { x: 118.98234964626096, y: 130.16840479152538 },
  { x: 120.27248347858227, y: 130.12476108958683 },
  { x: 121.56249911536686, y: 130.08244708743655 },
  { x: 122.85266249657235, y: 130.04131504065356 },
  { x: 124.1429440733146, y: 130.00154224254302 },
  { x: 125.43331429670937, y: 129.96360147525183 },
  { x: 126.72359587345161, y: 129.92755183654836 },
  { x: 128.0139660968464, y: 129.89380701081117 },
  { x: 129.30445451577788, y: 129.8628988779556 },
  { x: 130.5950020324778, y: 129.83562525785453 },
  { x: 131.88560864694603, y: 129.81290216591768 },
  { x: 133.17627435918263, y: 129.79762539279497 },
  { x: 134.46708781584016, y: 129.79700486622713 },
  { x: 135.7578717236135, y: 129.80799705114327 },
  { x: 137.04856698473432, y: 129.8274106680516 },
  { x: 138.33920314808674, y: 129.85329549059605 },
  { x: 139.62969156701826, y: 129.88438091675675 },
  { x: 140.91988449710792, y: 129.91966228447146 },
  { x: 142.21016607385016, y: 129.95851906717232 },
  { x: 143.50018171063476, y: 130.00047848271242 },
  { x: 144.79031554295605, y: 130.04503820006065 },
  { x: 146.08015388643554, y: 130.0920209259119 },
  { x: 147.3700217787992, y: 130.14110162254013 },
  { x: 148.6598601222787, y: 130.19198480110353 },
  { x: 149.9494916235689, y: 130.2447295593705 },
  { x: 151.23918222262748, y: 130.29892221296242 },
  { x: 152.5287546261493, y: 130.35453321299514 },
  { x: 153.81832702967114, y: 130.4115330105845 },
  { x: 155.1078698843088, y: 130.46974431242532 },
  { x: 156.39732409229387, y: 130.52904892298093 },
  { x: 157.68674875139484, y: 130.589387744483 },
  { x: 158.97620295937992, y: 130.65073122804725 },
  { x: 160.2655389718283, y: 130.71304982478955 },
  { x: 161.55496363092922, y: 130.77622533917315 },
  { x: 162.84418144784087, y: 130.84025777119808 },
  { x: 164.133487911405, y: 130.90502892532757 },
  { x: 165.42261708166413, y: 130.97056835044583 },
  { x: 166.71171670303903, y: 131.03687604655286 },
  { x: 168.00066857999303, y: 131.10383381811192 },
  { x: 169.28944316364192, y: 131.171441665123 },
  { x: 170.57851323613264, y: 131.23969958758613 },
  { x: 171.8673469175499, y: 131.30854848773293 },
  { x: 173.1562987945039, y: 131.37795881667918 },
  { x: 174.44525067145784, y: 131.44790102554074 },
  { x: 175.7341434506435, y: 131.5183751143176 },
  { x: 177.02300668094495, y: 131.5894992785465 },
  { x: 178.3118699112464, y: 131.66109622492232 },
  { x: 179.60070359266362, y: 131.73313640456087 },
  { x: 180.88944862742832, y: 131.80564936634636 },
  { x: 182.1781050155405, y: 131.8786351102788 },
  { x: 183.466820501421, y: 131.9521527341265 },
  { x: 184.75550643841734, y: 132.0260840423528 },
  { x: 186.0441923754137, y: 132.10042903495767 },
  { x: 187.3328192146417, y: 132.17524680970945 },
  { x: 188.62144605386965, y: 132.25056691549233 },
  { x: 189.91004334421342, y: 132.32627115676962 },
  { x: 191.19855198790466, y: 132.4023299846571 },
  { x: 192.4870901804801, y: 132.47895024134405 },
  { x: 193.77556927528718, y: 132.55604328017793 },
  { x: 195.06404837009424, y: 132.6335204545062 },
  { x: 196.3524979160171, y: 132.71144086209722 },
  { x: 197.64091791305577, y: 132.79001134514027 },
  { x: 198.9291606167894, y: 132.86923190363532 },
  { x: 200.06971799737548, y: 133.1863505286891 },
  { x: 200.709599084362, y: 134.3074351945985 },
  { x: 201.34945062246433, y: 135.42851986050792 },
  { x: 201.98933170945085, y: 136.54957497753315 },
  { x: 202.629153698669, y: 137.67060054567418 },
  { x: 203.26894613900296, y: 138.79153746716267 },
  { x: 203.90870903045274, y: 139.91241529088282 },
  { x: 204.54856056855508, y: 141.03347040790803 },
  { x: 205.18835300888904, y: 142.1544368782807 },
  { x: 205.82820454699134, y: 143.27549199530594 },
  { x: 206.46817428063042, y: 144.39675395452045 },
  { x: 207.10799626984854, y: 145.51772042489313 },
  { x: 207.74787735683506, y: 146.6388346396867 },
  { x: 208.3877288949374, y: 147.75991930559613 },
  { x: 209.02760998192392, y: 148.88100397150552 },
  { x: 209.66746152002625, y: 150.00202953964657 },
  { x: 210.30734260701277, y: 151.12314375444018 },
  { x: 210.94719414511508, y: 152.24419887146541 },
  { x: 211.5870752321016, y: 153.3652835373748 },
  { x: 212.22689722131977, y: 154.48630910551586 },
  { x: 212.86680785719045, y: 155.60742332030944 },
  { x: 213.50665939529276, y: 156.72847843733467 },
  { x: 214.14648138451093, y: 157.8495040054757 },
  { x: 214.78633292261324, y: 158.97055912250093 },
  { x: 215.4261549118314, y: 160.0915255928736 },
  { x: 216.06600644993372, y: 161.21258070989884 },
  { x: 216.70582843915187, y: 162.33360627803987 },
  { x: 217.3457095261384, y: 163.4546909439493 },
  { x: 217.9855610642407, y: 164.57574606097452 },
  { x: 218.62544215122722, y: 165.69683072688392 },
  { x: 219.26526414044534, y: 166.81782674614078 },
  { x: 219.9051156785477, y: 167.93888186316602 },
  { x: 220.54496721665004, y: 169.05993698019125 },
  { x: 221.18478920586816, y: 170.18096254833227 },
  { x: 221.8246111950863, y: 171.30195856758914 },
  { x: 222.46449228207283, y: 172.42304323349853 },
  { x: 223.10434382017516, y: 173.54409835052377 },
  { x: 223.74413626050912, y: 174.66500572312808 },
  { x: 224.38398779861146, y: 175.78609038903753 },
  { x: 225.02383933671376, y: 176.9071455060627 },
  { x: 225.66372042370028, y: 178.02823017197213 },
  { x: 226.30357196180262, y: 179.14928528899736 },
  { x: 226.94345304878914, y: 180.27036995490676 },
  { x: 227.5832454891231, y: 181.39133642527943 },
  { x: 228.2232743205305, y: 182.51271658003068 },
  { x: 228.86321450528538, y: 183.63386034370848 },
  { x: 229.5031251411561, y: 184.75506320515458 },
  { x: 230.14309487479514, y: 185.87629561548493 },
  { x: 230.78294641289745, y: 186.99735073251017 },
  { x: 231.42267975546307, y: 188.11819900734608 },
  { x: 232.06259039133377, y: 189.23937231990809 },
  { x: 232.70250102720445, y: 190.36051608358582 },
  { x: 233.34241166307515, y: 191.4816893961478 },
  { x: 233.9824109455984, y: 192.6029513553623 },
  { x: 234.6223215814691, y: 193.72412466792426 },
  { x: 235.26223221733977, y: 194.8452979804862 },
  { x: 235.9021133043263, y: 195.96638264639566 },
  { x: 236.54196484242863, y: 197.08743776342087 },
  { x: 237.18178683164678, y: 198.20840423379354 },
  { x: 237.8216383697491, y: 199.32948889970294 },
  { x: 237.69428267891965, y: 199.95527516893407 },
  { x: 236.40923125467785, y: 199.8335928638678 },
  { x: 235.12429802597276, y: 199.71191055880152 },
  { x: 233.83921705284678, y: 199.59019870485102 },
  { x: 232.55446111744678, y: 199.46854594866895 },
  { x: 231.26926194878408, y: 199.34683409471847 },
  { x: 229.984328720079, y: 199.2251517896522 },
  { x: 228.6993954913739, y: 199.1034694845859 },
  { x: 227.41419632271118, y: 198.9817576306354 },
  { x: 226.12896760516426, y: 198.86004577668496 },
  { x: 224.84373888761738, y: 198.73833392273448 },
  { x: 223.5587761100281, y: 198.6166516176682 },
  { x: 222.27351784359703, y: 198.49493976371772 },
  { x: 220.98855506600776, y: 198.3732574586514 },
  { x: 219.7037695817236, y: 198.25160470246934 },
  { x: 218.4186886085976, y: 198.12989284851886 },
  { x: 217.13372583100832, y: 198.00821054345258 },
  { x: 215.84879260230326, y: 197.8865282383863 },
  { x: 214.56380027582978, y: 197.76484593332 },
  { x: 213.27880794935635, y: 197.64313407936953 },
  { x: 211.99378607399873, y: 197.52145177430324 },
  { x: 210.70861645422016, y: 197.39973992035274 },
  { x: 209.4233581877891, y: 197.2780280664023 },
  { x: 208.1384545079682, y: 197.156345761336 },
  { x: 206.8532553393055, y: 197.03466345626973 },
  { x: 205.56817436617948, y: 196.91295160231925 },
  { x: 204.28324113747442, y: 196.79126929725297 },
  { x: 202.99816016434838, y: 196.66958699218668 },
  { x: 201.7127246046122, y: 196.54784558935202 },
  { x: 200.4280277669806, y: 196.42619283316992 },
  { x: 199.14297634273876, y: 196.30448097921945 },
  { x: 197.85813176068626, y: 196.18282822303735 },
  { x: 196.5729916897919, y: 196.06111636908688 },
  { x: 195.2878811677817, y: 195.9394045151364 },
  { x: 194.00288884130828, y: 195.81772221007012 },
  { x: 192.71771922152973, y: 195.69601035611964 },
  { x: 191.43260869951953, y: 195.57432805105336 },
  { x: 190.14776411746703, y: 195.45264574598707 },
  { x: 188.8625944976885, y: 195.3309338920366 },
  { x: 187.57763172009922, y: 195.2092515869703 },
  { x: 186.29263939362576, y: 195.08756928190402 },
  { x: 185.00791300710998, y: 194.96591652572192 },
  { x: 184.14892694390528, y: 194.2605846602697 },
  { x: 183.64216358016395, y: 193.07316274936906 },
  { x: 183.13548886307515, y: 191.88594768065772 },
  { x: 182.62881414598635, y: 190.6987030630622 },
  { x: 182.12213942889758, y: 189.51151754323504 },
  { x: 181.61537606515623, y: 188.32406608345025 },
  { x: 181.10870134806746, y: 187.1368510147389 },
  { x: 180.60208572874703, y: 185.9497245926801 },
  { x: 180.09535191388986, y: 184.76239132843202 },
  { x: 179.588824941222, y: 183.57544219967835 },
  { x: 179.08215022413322, y: 182.388227130967 },
  { x: 178.57547550704442, y: 181.20101206225564 },
  { x: 178.0688303388398, y: 180.01385609131268 },
  { x: 177.562155621751, y: 178.82664102260136 },
  { x: 177.05548090466223, y: 177.63939640500584 },
  { x: 176.54880618757343, y: 176.45215178741032 },
  { x: 176.04213147048463, y: 175.26493671869898 },
  { x: 175.53545675339586, y: 174.0777216499876 },
  { x: 175.02881158519128, y: 172.89053613016046 },
  { x: 174.52213686810248, y: 171.70332106144912 },
  { x: 174.01546215101368, y: 170.5161059927378 },
  { x: 173.5087874339249, y: 169.32886137514228 },
  { x: 173.0021127168361, y: 168.1416758553151 },
  { x: 172.44115669950284, y: 167.28611746267563 },
  { x: 171.58187514745632, y: 168.24938153816277 },
  { x: 170.72262314429395, y: 169.21261606476568 },
  { x: 169.86334159224742, y: 170.17588014025276 },
  { x: 169.9156726661358, y: 170.97044963593817 },
  { x: 170.74115029467677, y: 171.95625951005704 },
  { x: 171.35813099642135, y: 173.08907508298716 },
  { x: 171.86028473423013, y: 174.27791534032858 },
  { x: 172.2868819751825, y: 175.49600899301134 },
  { x: 172.65181069484467, y: 176.73395949586518 },
  { x: 172.94396051276365, y: 177.99111677343805 },
  { x: 173.16531120417974, y: 179.26263480872402 },
  { x: 173.31869946197455, y: 180.54416991574803 },
  { x: 173.40613461027257, y: 181.8317034462612 },
  { x: 173.42856221336757, y: 183.1222214140769 },
  { x: 173.38376610494592, y: 184.41208930644058 },
  { x: 173.25233266809917, y: 185.69554509093652 },
  { x: 172.93536178746632, y: 186.9465266517151 },
  { x: 172.5439277186919, y: 188.17635121141856 },
  { x: 172.08899309780784, y: 189.38442779236325 },
  { x: 171.57265589559114, y: 190.56721052844708 },
  { x: 170.9941478410531, y: 191.72091716249471 },
  { x: 170.35143006118497, y: 192.84011069981642 },
  { x: 169.64240458520985, y: 193.9184085814286 },
  { x: 168.8647961490456, y: 194.94815764632784 },
  { x: 168.01680227075704, y: 195.92093646252192 },
  { x: 167.0978024237763, y: 196.82699389823043 },
  { x: 166.1087421723973, y: 197.6557810017999 },
  { x: 165.05269460057502, y: 198.39733979926072 },
  { x: 163.9349785074625, y: 199.04245103874763 },
  { x: 162.7637198362101, y: 199.58360930367817 },
  { x: 161.548315131988, y: 200.01664820138254 },
  { x: 160.2990769553762, y: 200.34053352091425 },
  { x: 159.02670200244896, y: 200.5572154886294 },
  { x: 157.74144373601786, y: 200.67130373046064 },
  { x: 156.4510144148547, y: 200.6896240386542 },
  { x: 155.1622989289742, y: 200.62290265816858 },
  { x: 153.87869540005735, y: 200.48813019740916 },
  { x: 152.60475435626842, y: 200.2826472567994 },
  { x: 151.34508542353996, y: 200.00202150371186 },
  { x: 150.10580522089788, y: 199.6422342898976 },
  { x: 148.8933554050941, y: 199.1998874936756 },
  { x: 147.71497545275352, y: 198.67311953534224 },
  { x: 146.57870266037398, y: 198.061516730519 },
  { x: 145.49171740681194, y: 197.36599509461558 },
  { x: 144.46114097315558, y: 196.5894799671661 },
  { x: 143.4930604295466, y: 195.73590134976692 },
  { x: 142.59314916174822, y: 194.8112872147914 },
  { x: 141.76495303586236, y: 193.82142914353943 },
  { x: 141.01201791799105, y: 192.77344841709916 },
  { x: 140.33694410994238, y: 191.67384578999093 },
  { x: 139.74262740236634, y: 190.52847194128296 },
  { x: 139.23450478995255, y: 189.3423501812864 },
  { x: 138.82853267016, y: 188.11760802966245 },
  { x: 137.66770475502423, y: 187.95127736059538 },
  { x: 136.3769208472509, y: 187.95186833827904 },
  { x: 135.08610739059336, y: 187.95245931596273 },
  { x: 133.79529393393582, y: 187.95305029364638 },
  { x: 132.50459867281504, y: 187.95364127133004 },
  { x: 131.21354882508405, y: 187.95426179789789 },
  { x: 130.39002142289914, y: 188.45254463187865 },
  { x: 130.15986516399644, y: 189.721551012009 },
  { x: 129.7550749995712, y: 190.9462636147488 },
  { x: 129.18096972877643, y: 192.10076806866937 },
  { x: 128.44662085905634, y: 193.16130707088746 },
  { x: 127.60232059129066, y: 194.13707032438404 },
  { x: 126.67625856099016, y: 195.03574053904677 },
  { x: 125.75232405035085, y: 195.93600639345533 },
  { x: 124.79242854766062, y: 196.7985678716462 },
  { x: 123.7867322744865, y: 197.60767541834971 },
  { x: 122.73943117238245, y: 198.3619402360093 },
  { x: 121.65238682105205, y: 199.05752096968106 },
  { x: 120.52657433367334, y: 199.688596489181 },
  { x: 119.36305747007691, y: 200.2480750623051 },
  { x: 118.16499796087032, y: 200.72741706152445 },
  { x: 116.93470061901994, y: 201.11763962604738 },
  { x: 115.67757289033122, y: 201.4091984662827 },
  { x: 114.4002928226296, y: 201.59293342813365 },
  { x: 113.11178417893834, y: 201.6611027039442 },
  { x: 111.82253681314252, y: 201.6088307278242 },
  { x: 110.54386794788428, y: 201.43407862676494 },
  { x: 109.28750849018432, y: 201.13947625145872 },
  { x: 108.0637414517384, y: 200.73063788990044 },
  { x: 106.88004270024486, y: 200.2164873051133 },
  { x: 105.74244020807707, y: 199.60751435098237 },
  { x: 104.65335698373802, y: 198.91468166353965 },
  { x: 103.61438866697362, y: 198.1491291721221 },
  { x: 102.62423510687985, y: 197.32125808396228 },
  { x: 101.67831622640826, y: 196.44350847930127 },
  { x: 100.78041428273431, y: 195.51688502020127 },
  { x: 99.9368822859574, y: 194.54050124013685 },
  { x: 99.15428008836619, y: 193.51462307906561 },
  { x: 98.4392561889019, y: 192.4398710635554 },
  { x: 97.79887277088426, y: 191.31937737532965 },
  { x: 97.23924645333922, y: 190.15645148941687 },
  { x: 96.76551874211466, y: 188.9559689717073 },
  { x: 96.3815605410386, y: 187.72369185461665 },
  { x: 96.08997215191908, y: 186.46671187034883 },
  { x: 95.89143319909238, y: 185.1913229312349 },
  { x: 95.78538225375898, y: 183.90514864939414 },
  { x: 95.76983954067863, y: 182.6150739148412 },
  { x: 95.8420570136223, y: 181.32677211333922 },
  { x: 95.99878429532983, y: 180.04585753288305 },
  { x: 96.23715514403544, y: 178.77747167932057 },
  { x: 96.55459880681522, y: 177.52666741184703 },
  { x: 96.95090844147988, y: 176.29829074746854 },
  { x: 97.43184608044513, y: 175.10064492264056 },
  { x: 97.49428287272416, y: 173.8702293852534 },
  { x: 97.26232413188629, y: 172.60042518525012 },
  { x: 97.03042448881678, y: 171.33070963189937 },
  { x: 96.79846574797891, y: 170.06078723635932 },
  { x: 96.56653655602521, y: 168.79098303635604 },
  { x: 96.3346369129557, y: 167.52138567854203 },
  { x: 96.10267817211785, y: 166.25134508746527 },
  { x: 95.87074898016415, y: 164.98162953411455 },
  { x: 95.63884933709465, y: 163.71191398076377 },
  { x: 94.38683356536961, y: 163.91119165569506 },
  { x: 93.1159951544199, y: 164.13750655965396 },
  { x: 91.84539313454367, y: 164.36379191472864 },
  { x: 90.57446607694142, y: 164.59013636757172 },
  { x: 89.3036572148759, y: 164.8164512715306 },
  { x: 88.03281880392618, y: 165.04276617548948 },
  { x: 86.7621281373974, y: 165.2690810794484 },
  { x: 85.49120107979515, y: 165.49542553229145 },
  { x: 84.22051041326634, y: 165.72171088736616 },
  { x: 82.94970155120082, y: 165.94802579132505 },
  { x: 81.67877449359857, y: 166.17437024416813 },
  { x: 80.40787698488049, y: 166.40071469701118 },
  { x: 79.14761707446836, y: 166.63719441712908 },
  { x: 78.92257277252935, y: 167.90812147473136 },
  { x: 78.64549288554379, y: 169.16852912956438 },
  { x: 78.32952666697315, y: 170.42016076579503 },
  { x: 77.97931329163424, y: 171.6626322479289 },
  { x: 77.59751215910353, y: 172.89561853823997 },
  { x: 77.1851574803274, y: 174.11894234342313 },
  { x: 76.74354940620997, y: 175.33195358802638 },
  { x: 76.2733380122032, y: 176.53417948990275 },
  { x: 75.7751142759908, y: 177.7247926802952 },
  { x: 75.24902594199366, y: 178.9034976703618 },
  { x: 74.695427596822, y: 180.06940799357704 },
  { x: 74.11464427820182, y: 181.22190312337315 },
  { x: 73.50676463278569, y: 182.360480728719 },
  { x: 72.87208414941541, y: 183.48425434308908 },
  { x: 72.2104550836701, y: 184.59254434214716 },
  { x: 71.52229111992828, y: 185.68455290602034 },
  { x: 70.80791729591601, y: 186.7594526659515 },
  { x: 70.06712676944397, y: 187.81671174202523 },
  { x: 69.30056961596422, y: 188.85511862999013 },
  { x: 68.50845267766601, y: 189.87423009658343 },
  { x: 67.69092369897031, y: 190.8729823819745 },
  { x: 66.84872140198163, y: 191.85066631294302 },
  { x: 65.98166849339492, y: 192.80686820511036 },
  { x: 65.09056279308311, y: 193.74067204306684 },
  { x: 64.17564069211967, y: 194.651516398013 },
  { x: 63.237700010377544, y: 195.53863299896008 },
  { x: 62.27742037219293, y: 196.40116492826675 },
  { x: 61.295333657481144, y: 197.2388166970912 },
  { x: 60.292089941694215, y: 198.05093822998143 },
  { x: 59.26854614247344, y: 198.837145391443 },
  { x: 58.22514549308158, y: 199.59708359486572 },
  { x: 57.163040400001776, y: 200.3302800581027 },
  { x: 56.08252635207585, y: 201.03676433003807 },
  { x: 54.98493304909207, y: 201.71588633521984 },
  { x: 53.87088101761825, y: 202.36785291583726 },
  { x: 52.74134537083246, y: 202.99222083862756 },
  { x: 51.597064830839265, y: 203.58928559243267 },
  { x: 50.438748570859055, y: 204.15901762836836 },
  { x: 49.26748989960662, y: 204.70150559308715 },
  { x: 48.083879794765636, y: 205.21677903547325 },
  { x: 46.8892775050085, y: 205.70495615106336 },
  { x: 45.6837421281036, y: 206.16662791754118 },
  { x: 44.4685442660708, y: 206.60182388379087 },
  { x: 43.244304445477944, y: 207.01095773419104 },
  { x: 42.011790937313805, y: 207.39438405535182 },
  { x: 40.77165381703042, y: 207.75242788499926 },
  { x: 39.52454316007979, y: 208.08553245639615 },
  { x: 38.27134543298744, y: 208.3941705516893 },
  { x: 37.01244477124773, y: 208.67887405079415 },
  { x: 35.74822531035505, y: 208.93996799143665 },
  { x: 34.47960306571908, y: 209.1781024490688 },
  { x: 33.20657803733982, y: 209.3922432127442 },
  { x: 31.929268420754, y: 209.57931719850785 },
  { x: 30.64832429141365, y: 209.73840839095004 },
  { x: 29.364159333697334, y: 209.86865987242945 },
  { x: 28.077423623057083, y: 209.96927382307314 },
  { x: 26.78853084387146, y: 210.03930467858723 },
  { x: 25.498456109318507, y: 210.07801371686716 },
  { x: 24.207701750429347, y: 210.08478041134512 },
  { x: 22.91706558707692, y: 210.05868874661138 },
  { x: 21.62777389795482, y: 209.99920684275068 },
  { x: 20.34040288630463, y: 209.90565507542675 },
  { x: 19.055986763072756, y: 209.7776493091453 },
  { x: 17.775574513647705, y: 209.61448037068584 },
  { x: 16.50027422118634, y: 209.41597096674332 },
  { x: 15.230898480003699, y: 209.18188470624423 },
  { x: 13.968673568793387, y: 208.911955649231 },
  { x: 12.714678021828083, y: 208.60603605128264 },
  { x: 11.46988695228584, y: 208.26424410793592 },
  { x: 10.235659608839079, y: 207.88681621026436 },
  { x: 9.012601743613555, y: 207.47387055380457 },
  { x: 7.802190800818428, y: 207.02587992070355 },
  { x: 6.605076855905726, y: 206.5431693486873 },
  { x: 5.422766901968792, y: 206.02641846209204 },
  { x: 4.255231390123441, y: 205.47601139641216 },
  { x: 3.1038295690421016, y: 204.89289371594154 },
  { x: 1.9688717020086943, y: 204.2775973005954 },
  { x: 0.8516283910430967, y: 203.6312154590886 },
  { x: -0.24772307054959236, y: 202.95433916910477 },
  { x: -1.3282518929176033, y: 202.24823903266378 },
  { x: -2.3897216849874705, y: 201.513624222986 },
  { x: -3.4315710179597136, y: 200.75161759767047 },
  { x: -4.45348962855041, y: 199.96310562324263 },
  { x: -5.455314997896552, y: 199.1491225106489 },
  { x: -6.43669253938794, y: 198.31043653087804 },
  { x: -7.397341538624837, y: 197.44840693260244 },
  { x: -8.3373358678177, y: 196.5637133401584 },
  { x: -9.256350489240512, y: 195.65733086672387 },
  { x: -10.154355854009092, y: 194.73011642994024 },
  { x: -11.031292864355072, y: 193.7830451429855 },
  { x: -11.887087648067995, y: 192.81691482573262 },
  { x: -12.721932272895053, y: 191.8322869069811 },
  { x: -13.535457377783954, y: 190.83031379321406 },
  { x: -14.327810707155615, y: 189.81132052215744 },
  { x: -15.09885929103121, y: 188.7759867181476 },
  { x: -15.848351963895187, y: 187.72522839659413 },
  { x: -16.576318274631724, y: 186.65928194857054 },
  { x: -17.282433185514808, y: 185.5787679006446 },
  { x: -17.96615004218705, y: 184.48418858384753 },
  { x: -18.627158581364526, y: 183.37539625375828 },
  { x: -19.264468915427102, y: 182.2528932414081 },
  { x: -19.87673657014444, y: 181.11667954679692 },
  { x: -20.461686281434446, y: 179.9661050944727 },
  { x: -21.014708423364535, y: 178.79978108687885 },
  { x: -20.949715652603654, y: 177.84916393382213 },
  { x: -19.759235432190078, y: 177.34969914447404 },
  { x: -18.56893250508159, y: 176.8502934528943 },
  { x: -17.378910292372854, y: 176.3510059568513 },
  { x: -16.18860736526437, y: 175.85160026527157 },
  { x: -14.99840785925053, y: 175.35225367146023 },
  { x: -13.808104932142049, y: 174.85284797988047 },
  { x: -12.617949749454484, y: 174.3535309349533 },
  { x: -11.427543401251361, y: 173.8540661456052 },
  { x: -10.237299571911246, y: 173.35471955179386 },
  { x: -9.04687844926603, y: 172.85525476244575 },
  { x: -7.856368679968267, y: 172.35578997309767 },
  { x: -6.666065752859786, y: 171.85638428151796 },
  { x: -5.475659404656663, y: 171.35694904105404 },
  { x: -4.285474673084915, y: 170.85760244724264 },
  { x: -3.0953933626078065, y: 170.3582854023155 },
  { x: -1.9050904354993252, y: 169.85887971073575 },
  { x: -0.7146988617382943, y: 169.35944447027182 },
  { x: 0.4756040653701871, y: 168.8600683275763 },
  { x: 1.6655671803105623, y: 168.36081038041746 },
  { x: 2.855751911882311, y: 167.8614342377219 },
  { x: 4.046158260085433, y: 167.361998997258 },
  { x: 5.236357766099274, y: 166.86265240344665 },
  { x: 6.426542497671023, y: 166.3633058096353 },
  { x: 7.616830650337413, y: 165.86390011805557 },
  { x: 8.807133577445894, y: 165.36452397536002 },
  { x: 9.997421730112285, y: 164.86511828378028 },
  { x: 11.187828078315407, y: 164.36568304331635 },
  { x: 12.37823442651853, y: 163.86624780285246 },
  { x: 13.568419158090277, y: 163.3669012090411 },
  { x: 14.7588255062934, y: 162.8674659685772 },
  { x: 15.394377681747079, y: 163.75963542871958 },
  { x: 16.04414287049286, y: 164.8741602423403 },
  { x: 16.801983103138582, y: 165.9185951026786 },
  { x: 17.655399201674758, y: 166.88599602195137 },
  { x: 18.614009327903016, y: 167.74950306443608 },
  { x: 19.66060125678666, y: 168.50409291982166 },
  { x: 20.77422482943982, y: 169.15591175601818 },
  { x: 21.830021235746518, y: 169.7494010948371 },
  { x: 21.414165014194694, y: 170.97139520023202 },
  { x: 20.99833834152706, y: 172.19330065897444 },
  { x: 20.582526443301514, y: 173.4151765688326 },
  { x: 20.166670221749694, y: 174.63717067422752 },
  { x: 19.750814000197874, y: 175.8591352307383 },
  { x: 19.33491345531978, y: 177.08124753166996 },
  { x: 18.91910155709423, y: 178.30312344152813 },
  { x: 18.503215786658227, y: 179.5252357424598 },
  { x: 18.08738911399059, y: 180.747111652318 },
  { x: 17.671503343554583, y: 181.9691944043655 },
  { x: 17.255647122002763, y: 183.19121805864458 },
  { x: 16.83976135156676, y: 184.41327126180792 },
  { x: 16.42389035557285, y: 185.635294916087 },
  { x: 16.008034134021027, y: 186.8573481192503 },
  { x: 15.592177912469207, y: 188.07931267576103 },
  { x: 15.176306916475294, y: 189.30133633004016 },
  { x: 14.760435920481383, y: 190.52335998431928 },
  { x: 14.344594473371655, y: 191.74532454083 },
  { x: 13.928767800704017, y: 192.96722999957242 },
  { x: 13.512926353594288, y: 194.18919455608315 },
  { x: 13.097070132042468, y: 195.4111886614781 },
  { x: 12.681213910490646, y: 196.63318276687303 },
  { x: 12.265357688938826, y: 197.85517687226795 },
  { x: 11.849501467387006, y: 199.07717097766286 },
  { x: 11.433645245835185, y: 200.2991650830578 },
  { x: 11.017789024283365, y: 201.5211591884527 },
  { x: 10.601962351615727, y: 202.74306464719513 },
  { x: 10.186091355621814, y: 203.9651178503584 },
  { x: 9.770249908512085, y: 205.18705285798498 },
  { x: 9.354393686960265, y: 206.4090469633799 },
  { x: 9.149989280623197, y: 207.00962803440282 },
  { x: 9.565727306638285, y: 205.78781122231297 },
  { x: 9.98152443042174, y: 204.56581711691805 },
  { x: 10.397321554205194, y: 203.3438230115231 },
  { x: 10.81311867798865, y: 202.121799357244 },
  { x: 11.228930576214195, y: 200.8997461540807 },
  { x: 11.64474247443974, y: 199.6777224998016 },
  { x: 12.060480500454828, y: 198.4558761388276 },
  { x: 12.476218526469916, y: 197.23402977785355 },
  { x: 12.891986101369186, y: 196.01212431911117 },
  { x: 13.307797999594733, y: 194.79007111594788 },
  { x: 13.723595123378187, y: 193.56807701055297 },
  { x: 14.139347923835366, y: 192.34620110069477 },
  { x: 14.55513027317673, y: 191.1242660930682 },
  { x: 14.97091262251809, y: 189.9022719876733 },
  { x: 15.386709746301547, y: 188.6803074311625 },
  { x: 15.802506870085, y: 187.45825422799922 },
  { x: 16.218303993868453, y: 186.23628967148846 },
  { x: 16.63410111765191, y: 185.01426601720934 },
  { x: 17.049853918109086, y: 183.79241965623535 },
  { x: 17.465665816334635, y: 182.57033690418785 },
  { x: 17.88146294011809, y: 181.34834279879294 },
  { x: 18.297274838343636, y: 180.12628959562966 },
  { x: 18.71310151101127, y: 178.90420684358216 },
  { x: 19.128883860352634, y: 177.6822422870714 },
  { x: 19.544666209693997, y: 176.46030727944483 },
  { x: 19.960389461266995, y: 175.23849046735504 },
  { x: 20.37620135949254, y: 174.0164668130759 },
  { x: 20.792028032160175, y: 172.79435451214422 },
  { x: 21.20782515594363, y: 171.5723604067493 },
  { x: 21.62365182861127, y: 170.35027765470184 },
  { x: 22.352711448062585, y: 169.89244724316782 },
  { x: 23.56971179203056, y: 170.31966501068808 },
  { x: 24.833399373007936, y: 170.5785427850168 },
  { x: 26.1194111359857, y: 170.681816135237 },
  { x: 27.40864372733943, y: 170.63536528930106 },
  { x: 28.680014018204435, y: 170.41764911063947 },
  { x: 29.914950534871593, y: 170.04441715452185 },
  { x: 31.10343620560281, y: 169.5422634167131 },
  { x: 32.238113358236475, y: 168.92832625003942 },
  { x: 33.12839168979116, y: 168.8745768297102 },
  { x: 33.66866348819621, y: 170.04686971190907 },
  { x: 34.208905737717075, y: 171.2191921429921 },
  { x: 34.74911843835376, y: 172.39145547630673 },
  { x: 35.28939023675881, y: 173.56377790738975 },
  { x: 35.829573388511314, y: 174.7359525940519 },
  { x: 36.36987473580054, y: 175.90836367178744 },
  { x: 36.91005788755305, y: 177.08056790733374 },
  { x: 37.45035923484228, y: 178.25300853395348 },
  { x: 37.99063103324733, y: 179.4253605139207 },
  { x: 38.53084373388402, y: 180.59759429835117 },
  { x: 39.07108598340489, y: 181.76982808278163 },
  { x: 39.611357781809936, y: 182.94220961163305 },
  { x: 40.15160003133081, y: 184.11456159160025 },
  { x: 40.69184228085168, y: 185.2868249249149 },
  { x: 41.232084530372546, y: 186.45914735599794 },
  { x: 41.77232677989341, y: 187.6314106893126 },
  { x: 42.31259857829847, y: 188.8037626692798 },
  { x: 42.85289992558769, y: 189.97620329589955 },
  { x: 43.39314217510857, y: 191.14846662921423 },
  { x: 43.933354875745245, y: 192.32072996252884 },
  { x: 44.473597125266124, y: 193.49299329584352 },
  { x: 45.01386892367117, y: 194.6654043735791 },
  { x: 45.55414072207623, y: 195.8377268046621 },
  { x: 46.094264776060356, y: 197.00981284467167 },
  { x: 46.63456612334959, y: 198.1821943735231 },
  { x: 47.174837921754644, y: 199.35454635349026 },
  { x: 47.715139269043874, y: 200.52698698011005 },
  { x: 48.255411067448925, y: 201.69933896007723 },
  { x: 48.79568286585398, y: 202.87172048892862 },
  { x: 49.33592511537485, y: 204.04404292001163 },
  { x: 48.95152368103601, y: 203.20981882175244 },
  { x: 48.41128143151514, y: 202.03749639066942 },
  { x: 47.871068730878456, y: 200.8651739595864 },
  { x: 47.33082648135758, y: 199.69285152850338 },
  { x: 46.790613780720896, y: 198.52052909742034 },
  { x: 46.25037153120003, y: 197.34817711745313 },
  { x: 45.71018837944754, y: 196.17597288190686 },
  { x: 45.16997567881085, y: 195.003679999708 },
  { x: 44.62976297817416, y: 193.83138711750917 },
  { x: 44.08952072865329, y: 192.65903513754196 },
  { x: 43.549308028016604, y: 191.48671270645892 },
  { x: 43.00906577849574, y: 190.3143902753759 },
  { x: 42.46882352897487, y: 189.14203829540872 },
  { x: 41.92858127945401, y: 187.9697158643257 },
  { x: 41.38836857881732, y: 186.79739343324266 },
  { x: 40.848126329296456, y: 185.62504145327546 },
  { x: 40.30788407977558, y: 184.45268947330823 },
  { x: 39.767671379138896, y: 183.2803670422252 },
  { x: 39.2274882273864, y: 182.10816280667893 },
  { x: 38.68724597786554, y: 180.93581082671173 },
  { x: 38.147003728344664, y: 179.76348839562868 },
  { x: 37.60679102770798, y: 178.59116596454567 },
  { x: 37.06654877818711, y: 177.41884353346265 },
  { x: 36.526336077550425, y: 176.24652110237963 },
  { x: 35.98609382802955, y: 175.0741986712966 },
  { x: 35.44588112739287, y: 173.90187624021357 },
  { x: 34.905638877872, y: 172.7295242602464 },
  { x: 34.365396628351135, y: 171.55720182916338 },
  { x: 33.82515437883027, y: 170.38482030031196 },
  { x: 33.284912129309404, y: 169.21246832034475 },
  { x: 33.33901613624878, y: 168.19063835640662 },
  { x: 34.33425210442208, y: 167.36912027834617 },
  { x: 35.28052557150386, y: 166.49145932033767 },
  { x: 36.17024247425906, y: 165.55668036920315 },
  { x: 36.992765214381734, y: 164.5621535742503 },
  { x: 37.75258522226773, y: 163.51884157151093 },
  { x: 38.452716484103725, y: 162.43466346194631 },
  { x: 39.18978385116868, y: 161.57157010384014 },
  { x: 40.41236893424727, y: 161.98531358017289 },
  { x: 41.635072212862596, y: 162.39908660538978 },
  { x: 42.85759819817282, y: 162.81280053283834 },
  { x: 44.080360574556515, y: 163.22657355805524 },
  { x: 45.30315249982439, y: 163.6404056810405 },
  { x: 46.52585577843971, y: 164.0541787062574 },
  { x: 47.748440861518304, y: 164.46789263370596 },
  { x: 48.97114414013364, y: 164.88166565892286 },
  { x: 50.19384741874896, y: 165.29543868413978 },
  { x: 51.416580246248465, y: 165.70921170935665 },
  { x: 52.63928352486379, y: 166.12298473457358 },
  { x: 53.86198680347912, y: 166.5367577597905 },
  { x: 55.08460143544189, y: 166.95050123612322 },
  { x: 56.3073342629414, y: 167.3643038102243 },
  { x: 57.53003754155673, y: 167.7780768354412 },
  { x: 58.75256352686696, y: 168.19179076288975 },
  { x: 59.97532590325065, y: 168.60556378810668 },
  { x: 61.198058730750155, y: 169.01936636220776 },
  { x: 62.42079155824967, y: 169.43313938742466 },
  { x: 63.64355393463336, y: 169.8469124126416 },
  { x: 64.86634585990123, y: 170.26074453562686 },
  { x: 66.08899004074819, y: 170.67448801195957 },
  { x: 67.31175241713188, y: 171.08826103717647 },
  { x: 68.53445569574721, y: 171.50203406239336 },
  { x: 69.75727716989927, y: 171.91586618537863 },
  { x: 70.98000999739878, y: 172.32963921059556 },
  { x: 72.2027132760141, y: 172.74341223581249 },
  { x: 73.4254756523978, y: 173.15721480991354 },
  { x: 74.64811983324475, y: 173.57095828624628 },
  { x: 75.87082311186008, y: 173.98473131146318 },
  { x: 77.09355593935959, y: 174.3985043366801 },
  { x: 76.59370701451711, y: 174.22966201245745 },
  { x: 75.37091508924924, y: 173.81630267161913 },
  { x: 74.14803451732881, y: 173.40288423301243 },
  { x: 72.92527214094513, y: 172.9895248921741 },
  { x: 71.70242111790888, y: 172.57613600245153 },
  { x: 70.47957009487263, y: 172.16274711272902 },
  { x: 69.25665997406803, y: 171.74935822300648 },
  { x: 68.03386804880016, y: 171.33596933328397 },
  { x: 66.81095792799555, y: 170.92258044356143 },
  { x: 65.58825464938022, y: 170.5092211027231 },
  { x: 64.3653740774598, y: 170.0958322130006 },
  { x: 63.14249350553937, y: 169.68241377439386 },
  { x: 61.91970158027149, y: 169.2690544335555 },
  { x: 60.69682100835107, y: 168.855665543833 },
  { x: 59.47399953419902, y: 168.44227665411046 },
  { x: 58.25123715781532, y: 168.02891731327213 },
  { x: 57.028386134779076, y: 167.61552842354962 },
  { x: 55.80556466062702, y: 167.20213953382708 },
  { x: 54.58268408870659, y: 166.78875064410457 },
  { x: 53.359862614554544, y: 166.375361754382 },
  { x: 52.137011591518295, y: 165.9619728646595 },
  { x: 50.914131019597875, y: 165.54858397493697 },
  { x: 49.691457289866726, y: 165.1352541829828 },
  { x: 48.46863581571467, y: 164.72186529326027 },
  { x: 47.245814341562614, y: 164.30850595242194 },
  { x: 46.02296331852637, y: 163.89511706269943 },
  { x: 44.80014184437431, y: 163.48172817297691 },
  { x: 43.57726127245389, y: 163.06833928325437 },
  { x: 42.35441024941765, y: 162.65495039353183 },
  { x: 41.131588775265584, y: 162.2415615038093 },
  { x: 39.90876730111353, y: 161.82817261408678 },
  { x: 39.10358975600638, y: 161.21376266526616 },
  { x: 39.430577708377314, y: 159.96552915071658 },
  { x: 39.648205240386346, y: 158.693420137747 },
  { x: 39.784573340891676, y: 157.41002345101944 },
  { x: 39.847748855275285, y: 156.12118976960218 },
  { x: 39.792876577347144, y: 154.8320901482273 },
  { x: 39.61345575258695, y: 153.55433729837873 },
  { x: 39.31521886452622, y: 152.29895295385683 },
  { x: 38.89444275375791, y: 151.0793818569649 },
  { x: 39.675390213834866, y: 150.37339991606063 },
  { x: 40.83497707583494, y: 149.80632727970146 },
  { x: 41.994652584487575, y: 149.2391955455739 },
  { x: 43.154298544256015, y: 148.67209336033054 },
  { x: 44.31385585737191, y: 148.10502072397134 },
  { x: 45.47350181714035, y: 147.53791853872798 },
  { x: 46.633088679140435, y: 146.9708459023688 },
  { x: 47.79249824783541, y: 146.40383236377798 },
  { x: 48.95208510983549, y: 145.8367597274188 },
  { x: 50.111553776298834, y: 145.26974618882798 },
  { x: 51.27114063829892, y: 144.70267355246878 },
  { x: 52.43078659806736, y: 144.13554181834124 },
  { x: 53.59046210671998, y: 143.56843963309788 },
  { x: 54.749989870951694, y: 143.00136699673868 },
  { x: 55.90957673295178, y: 142.4342943603795 },
  { x: 57.0690749482993, y: 141.86728082178868 },
  { x: 58.228602712531014, y: 141.3002081854295 },
  { x: 59.38821912341527, y: 140.7331355490703 },
  { x: 60.547776436531166, y: 140.1660629127111 },
  { x: 61.70736329853125, y: 139.59899027635194 },
  { x: 62.866950160531324, y: 139.03191763999274 },
  { x: 64.02656657141559, y: 138.46481545474938 },
  { x: 65.18615343341565, y: 137.8977428183902 },
  { x: 66.34568119764738, y: 137.330670182031 },
  { x: 67.50526805964746, y: 136.76359754567181 },
  { x: 68.66488447053172, y: 136.19652490931264 },
  { x: 69.8244713325318, y: 135.6294227240693 },
  { x: 70.98393999899514, y: 135.06240918547846 },
  { x: 72.14355640987941, y: 134.4953070002351 },
  { x: 73.30317282076366, y: 133.9282343638759 },
  { x: 74.31941804559119, y: 133.4312516807992 },
  { x: 73.1596834391702, y: 133.9984720615793 },
  { x: 72.0001261260543, y: 134.56560379570683 },
  { x: 70.84059836182259, y: 135.13270598095022 },
  { x: 69.68110014647506, y: 135.69980816619358 },
  { x: 68.52154283335916, y: 136.26693990032115 },
  { x: 67.36201506912745, y: 136.8340420855645 },
  { x: 66.20248730489574, y: 137.40117381969205 },
  { x: 65.04292999177984, y: 137.96830555381962 },
  { x: 63.88337267866395, y: 138.53543728794716 },
  { x: 62.72384491443224, y: 139.10253947319052 },
  { x: 61.564287601316344, y: 139.66967120731806 },
  { x: 60.404730288200454, y: 140.23680294144563 },
  { x: 59.245202523968736, y: 140.803905126689 },
  { x: 58.08567475973703, y: 141.37103686081656 },
  { x: 56.926206093273684, y: 141.93810949717573 },
  { x: 55.76658968238942, y: 142.5052707801875 },
  { x: 54.60700282038934, y: 143.07240251431503 },
  { x: 53.447475056157636, y: 143.63953424844257 },
  { x: 52.287858645273374, y: 144.2066955314543 },
  { x: 51.12827178327329, y: 144.77382726558187 },
  { x: 49.968773567925766, y: 145.34092945082523 },
  { x: 48.80921625480987, y: 145.90806118495277 },
  { x: 47.64959984392561, y: 146.4752224679645 },
  { x: 46.489983433041346, y: 147.04235420209207 },
  { x: 45.330514766578005, y: 147.60945638733543 },
  { x: 44.1709574534621, y: 148.176588121463 },
  { x: 43.01131149369366, y: 148.7437494044747 },
  { x: 41.851842827230314, y: 149.31085158971808 },
  { x: 40.692285514114424, y: 149.87795377496144 },
  { x: 39.53275774988271, y: 150.445085509089 },
  { x: 38.578181046345456, y: 150.39975752075202 },
  { x: 37.925889428002016, y: 149.2862964669619 },
  { x: 37.189915369651835, y: 148.22637799131164 },
  { x: 36.366210674161835, y: 147.23323999391533 },
  { x: 35.43116578306965, y: 146.3449414376009 },
  { x: 34.40218498915918, y: 145.56629879049024 },
  { x: 33.31298356928341, y: 144.87390933631025 },
  { x: 32.28556886623464, y: 144.2184855362434 },
  { x: 32.72173994566239, y: 143.00364226082078 },
  { x: 33.15788147620596, y: 141.78888763205074 },
  { x: 33.59405255563371, y: 140.57401480774396 },
  { x: 34.03025318394564, y: 139.35914198343715 },
  { x: 34.46642426337339, y: 138.1442396102462 },
  { x: 34.90262489168532, y: 136.9293963348236 },
  { x: 35.33882551999725, y: 135.71446441274844 },
  { x: 35.774996599425, y: 134.49962113732585 },
  { x: 36.21119722773693, y: 133.2846596663665 },
  { x: 36.64739785604887, y: 132.06975729317554 },
  { x: 37.08356893547661, y: 130.8549435666371 },
  { x: 37.519740014904365, y: 129.64007074233032 },
  { x: 37.95591109433211, y: 128.42519791802354 },
  { x: 38.392111722644046, y: 127.21032509371675 },
  { x: 38.82825325318761, y: 125.99554091606251 },
  { x: 39.26442433261536, y: 124.78069764063991 },
  { x: 39.70065450981148, y: 123.56570662079639 },
  { x: 40.13682558923923, y: 122.3508633453738 },
  { x: 40.572996668666974, y: 121.13602006995119 },
  { x: 41.009167748094725, y: 119.92120634341276 },
  { x: 41.445368376406655, y: 118.70624487245344 },
  { x: 41.88156900471859, y: 117.49137204814664 },
  { x: 42.31774008414634, y: 116.27652877272405 },
  { x: 42.75394071245827, y: 115.0615968506489 },
  { x: 43.19008224300183, y: 113.84681267299466 },
  { x: 43.6262237735454, y: 112.6320580442246 },
  { x: 44.062424401857335, y: 111.41718521991781 },
  { x: 44.49856593240089, y: 110.20240104226359 },
  { x: 44.93473701182865, y: 108.98758731572516 },
  { x: 45.370908091256396, y: 107.77274404030256 },
  { x: 45.35173086542152, y: 107.82610932513735 },
  { x: 44.91555978599377, y: 109.04101169832833 },
  { x: 44.47938870656602, y: 110.25582542486674 },
  { x: 44.04318807825408, y: 111.47069824917354 },
  { x: 43.60698744994216, y: 112.68565972013288 },
  { x: 43.17075727274604, y: 113.9006211910922 },
  { x: 42.73458619331829, y: 115.115494015399 },
  { x: 42.29838556500636, y: 116.33045548635833 },
  { x: 41.862184936694426, y: 117.54532831066511 },
  { x: 41.42604340615086, y: 118.76011248831935 },
  { x: 40.989901875607295, y: 119.97489666597359 },
  { x: 40.55370124729536, y: 121.18976949028038 },
  { x: 40.1175597167518, y: 122.40458321681879 },
  { x: 39.68135908843986, y: 123.61942649224139 },
  { x: 39.24518800901212, y: 124.834269767664 },
  { x: 38.80901692958437, y: 126.04914259197079 },
  { x: 38.37281630127244, y: 127.26410406293012 },
  { x: 37.93661567296051, y: 128.4789768872369 },
  { x: 37.500444593532755, y: 129.6938497115437 },
  { x: 37.064273514105004, y: 130.9086929869663 },
  { x: 36.62804333690889, y: 132.12365445792562 },
  { x: 36.19184270859696, y: 133.3385568311166 },
  { x: 35.75567162916921, y: 134.55345920430756 },
  { x: 35.31950054974146, y: 135.7682433819618 },
  { x: 34.88327037254535, y: 136.98323440180533 },
  { x: 34.447099293117596, y: 138.1981367749963 },
  { x: 34.010928213689844, y: 139.41292095265052 },
  { x: 33.574786683146286, y: 140.62773467918893 },
  { x: 33.138615603718534, y: 141.84257795461156 },
  { x: 32.702414975406604, y: 143.05748032780252 },
  { x: 32.26618479821048, y: 144.27247134764605 },
  { x: 31.115048917086796, y: 143.76804234575516 },
  { x: 29.904431132102385, y: 143.32073133699035 },
  { x: 28.665919200449064, y: 142.95725051265322 },
  { x: 27.406693500983344, y: 142.67488137539885 },
  { x: 26.12957595214471, y: 142.49324438432492 },
  { x: 24.840106969717514, y: 142.50547762237676 },
  { x: 23.565397654939815, y: 142.70298236425705 },
  { x: 22.326073128971455, y: 143.0610261939045 },
  { x: 21.137631781566515, y: 143.5629435406398 },
  { x: 20.307588850419222, y: 143.23684205479435 },
  { x: 19.747474976285176, y: 142.0738570711132 },
  { x: 19.187390651035308, y: 140.91096073408463 },
  { x: 18.62726200245917, y: 139.74794620151928 },
  { x: 18.06723677497767, y: 138.58513851114324 },
  { x: 17.50712290084362, y: 137.42215352746211 },
  { x: 16.94699425226748, y: 136.25916854378096 },
  { x: 16.38695425034389, y: 135.09633130452073 },
  { x: 15.826840376209839, y: 133.93334632083958 },
  { x: 15.266741276517882, y: 132.77039088604263 },
  { x: 14.706642176825927, y: 131.60743545124566 },
  { x: 14.146528302691877, y: 130.44448001644872 },
  { x: 13.586443977442011, y: 129.28155413053594 },
  { x: 13.026374426634238, y: 128.11865779350737 },
  { x: 12.466275326942279, y: 126.95573190759457 },
  { x: 11.90614667836614, y: 125.79271737502924 },
  { x: 11.34601802979, y: 124.62970284246393 },
  { x: 10.78590415565595, y: 123.46674740766696 },
  { x: 10.225790281521903, y: 122.30373287510163 },
  { x: 9.665691181829944, y: 121.14080698918886 },
  { x: 9.10562163102217, y: 119.97791065216026 },
  { x: 8.545522531330212, y: 118.81498476624749 },
  { x: 7.985423431638256, y: 117.65202933145054 },
  { x: 7.425353880830481, y: 116.48913299442194 },
  { x: 6.865254781138525, y: 115.32620710850915 },
  { x: 6.305200004772842, y: 114.16334032036475 },
  { x: 5.745071356196701, y: 113.00029623891525 },
  { x: 5.184987030946836, y: 111.83739990188666 },
  { x: 4.624932254581153, y: 110.67453311374224 },
  { x: 4.064818380447105, y: 109.51157767894529 },
  { x: 3.677417734363675, y: 108.70728660036363 },
  { x: 4.237265668540075, y: 109.87033068181314 },
  { x: 4.797039730506018, y: 111.0332565677259 },
  { x: 5.356902439124509, y: 112.19635974694378 },
  { x: 5.916765147743001, y: 113.35943337727747 },
  { x: 6.476642630803585, y: 114.52253655649535 },
  { x: 7.03653488830626, y: 115.6856988334816 },
  { x: 7.596412371366843, y: 116.84883156158365 },
  { x: 8.156275079985335, y: 118.01190519191734 },
  { x: 8.716108239719643, y: 119.17491972448266 },
  { x: 9.275882301685586, y: 120.33784561039545 },
  { x: 9.835715461419896, y: 121.50088969184495 },
  { x: 10.395578170038387, y: 122.66399287106283 },
  { x: 10.95545565309897, y: 123.8270960502807 },
  { x: 11.51530358727537, y: 124.9901401317302 },
  { x: 12.075033325915038, y: 126.15294782210626 },
  { x: 12.634881260091438, y: 127.31599190355576 },
  { x: 13.19474396870993, y: 128.47909508277363 },
  { x: 13.75459190288633, y: 129.6421687131073 },
  { x: 14.314439837062732, y: 130.80521279455684 },
  { x: 14.874287771239132, y: 131.96828642489052 },
  { x: 15.43410615653135, y: 133.13130095745586 },
  { x: 15.993983639591931, y: 134.29440413667373 },
  { x: 16.553816799326242, y: 135.45741866923905 },
  { x: 17.11366473350264, y: 136.62049229957273 },
  { x: 17.67349789323695, y: 137.78353638102226 },
  { x: 18.233316278529166, y: 138.9465213647034 },
  { x: 18.79317898714766, y: 140.1095949950371 },
  { x: 19.352997372439877, y: 141.2726095276024 },
  { x: 19.91287485550046, y: 142.43571270682028 },
  { x: 20.472737564118948, y: 143.59881588603815 },
  { x: 19.65955227139816, y: 144.33830626160614 },
  { x: 18.679002098663897, y: 145.1759580304306 },
  { x: 17.80918636940606, y: 146.1288799964536 },
  { x: 17.03129721884206, y: 147.15848131693193 },
  { x: 16.333101408920065, y: 148.24378228409552 },
  { x: 15.711023524653912, y: 149.374558984017 },
  { x: 15.160926722257956, y: 150.54206494697814 },
  { x: 14.680151602155714, y: 151.7398585162271 },
  { x: 14.270072187461702, y: 152.96356645690463 },
  { x: 13.974539022303745, y: 154.21821207932197 },
  { x: 13.853802281531319, y: 155.50305666137447 },
  { x: 13.827592421260848, y: 156.7933677870009 },
  { x: 13.89091568006538, y: 158.08234921283906 },
  { x: 14.046446231963484, y: 159.36344108660032 },
  { x: 14.299325582803041, y: 160.6289016006287 },
  { x: 14.655714674936235, y: 161.86912736756466 },
  { x: 15.121183473031595, y: 163.07259432257675 },
  { x: 15.699381264285744, y: 164.22609411443509 },
  { x: 16.391224064108357, y: 165.31520688765832 },
  { x: 17.193195555281637, y: 166.32589692225937 },
  { x: 18.0973766368445, y: 167.2463446645651 },
  { x: 19.092051176218316, y: 168.068099133699 },
  { x: 20.163272100068628, y: 168.78734852360154 },
  { x: 21.29645703405105, y: 169.40462471418792 },
  { x: 22.478220333630592, y: 169.92297124052902 },
  { x: 23.70423308727443, y: 170.32459967434667 },
  { x: 24.967477434989064, y: 170.58634369044117 },
  { x: 26.253045964704082, y: 170.69204004916435 },
  { x: 27.541495510626955, y: 170.63223310757763 },
  { x: 28.811654297240448, y: 170.40730700117535 },
  { x: 30.04437464759387, y: 170.0269833128538 },
  { x: 31.225532195047663, y: 169.50795716217644 },
  { x: 32.34688280091472, y: 168.86973081270418 },
  { x: 33.405205636819076, y: 168.1312746480826 },
  { x: 34.40029386057146, y: 167.30960882560126 },
  { x: 35.33412724741213, y: 166.41882816301546 },
  { x: 36.209069708075745, y: 165.47010213854648 },
  { x: 37.027396506644415, y: 164.47208857525996 },
  { x: 37.790378245138, y: 163.4311404832553 },
  { x: 38.49636018604226, y: 162.35071508198192 },
  { x: 39.097798174706476, y: 161.21284664985652 },
  { x: 39.43388718340583, y: 159.96709524157828 },
  { x: 39.669775925840064, y: 158.6983548014056 },
  { x: 39.81087184781469, y: 157.4155786412459 },
  { x: 39.85339269215427, y: 156.12571074888223 },
  { x: 39.79036492219158, y: 154.83687706746497 },
  { x: 39.61398763250224, y: 153.55868098435366 },
  { x: 39.31710999311395, y: 152.3029716021057 },
  { x: 38.89441320487373, y: 151.0839619340133 },
  { x: 38.34468576353006, y: 149.91678100877814 },
  { x: 37.6715326329533, y: 148.81620326849185 },
  { x: 36.88334569625147, y: 147.79478698893226 },
  { x: 35.99291962027587, y: 146.86098315097576 },
  { x: 35.015294787075746, y: 146.01892859840802 },
  { x: 33.96557067646868, y: 145.26838694015555 },
  { x: 32.85804894839935, y: 144.60601915230563 },
  { x: 31.70499238980375, y: 144.02638824016861 },
  { x: 30.516299876883252, y: 143.52370262244455 },
  { x: 29.29622644896023, y: 143.10304470721297 },
  { x: 28.046929174580054, y: 142.78007540309093 },
  { x: 26.77343136405386, y: 142.57305592050366 },
  { x: 25.485262532530726, y: 142.50145897412784 },
  { x: 24.197935844206807, y: 142.58413675207234 },
  { x: 22.93259352571517, y: 142.8342089589145 },
  { x: 21.713598632064834, y: 143.25560559625066 },
  { x: 20.564073165129123, y: 143.84052575865647 },
  { x: 19.501258898828922, y: 144.57144695781133 },
  { x: 18.534641024987025, y: 145.42582339508348 },
  { x: 17.666686875432728, y: 146.3804591963891 },
  { x: 16.895579193788766, y: 147.41505427829438 },
  { x: 16.21817102388963, y: 148.51341585226692 },
  { x: 15.632526913821323, y: 149.66328113137072 },
  { x: 15.145723821345717, y: 150.85820845885388 },
  { x: 14.09415290547721, y: 150.7023085459035 },
  { x: 12.893818132188542, y: 150.22769436815344 },
  { x: 11.693439035573602, y: 149.753021092635 },
  { x: 10.493045164516568, y: 149.27837736600077 },
  { x: 9.292666067901626, y: 148.80373363936656 },
  { x: 8.092316520170867, y: 148.32908991273231 },
  { x: 6.891996521324292, y: 147.85444618609807 },
  { x: 5.691617424709349, y: 147.37980245946383 },
  { x: 4.491282651420683, y: 146.9051882817138 },
  { x: 3.2908740059215575, y: 146.43051500619538 },
  { x: 2.090480134864524, y: 145.95584173067695 },
  { x: 0.8901305871337652, y: 145.48119800404274 },
  { x: -0.31021896059699355, y: 145.00658382629268 },
  { x: -1.510686703864485, y: 144.53188100189007 },
  { x: -2.711065800479427, y: 144.05723727525586 },
  { x: -3.91145967153646, y: 143.58256399973743 },
  { x: -5.111912640361861, y: 143.107890724219 },
  { x: -6.312276962534711, y: 142.63324699758476 },
  { x: -7.512641284707561, y: 142.15860327095055 },
  { x: -8.713064704648778, y: 141.68392999543212 },
  { x: -9.913429026821628, y: 141.20928626879788 },
  { x: -11.113852446762845, y: 140.73461299327948 },
  { x: -12.314187220051513, y: 140.2599988155294 },
  { x: -13.514551542224362, y: 139.7853550888952 },
  { x: -14.714945413281395, y: 139.31068181337676 },
  { x: -15.91526541212797, y: 138.83606763562673 },
  { x: -17.115644508742914, y: 138.3613943601083 },
  { x: -18.316008830915763, y: 137.88675063347407 },
  { x: -19.516387927530705, y: 137.41210690683982 },
  { x: -20.716840896356107, y: 136.93743363132143 },
  { x: -21.561244585216418, y: 137.40696540099196 },
  { x: -22.070623025207965, y: 138.59273257437832 },
  { x: -22.53519058233574, y: 139.79699734926334 },
  { x: -22.97184921835251, y: 141.01166333138084 },
  { x: -23.388281643145906, y: 142.23339149681814 },
  { x: -23.788949738227576, y: 143.46046801029257 },
  { x: -24.176616324268654, y: 144.69171091643682 },
  { x: -24.55334982316196, y: 145.92623374872542 },
  { x: -24.91956391928606, y: 147.16397740939 },
  { x: -25.256066612363977, y: 148.4100834042784 },
  { x: -25.563227263448017, y: 149.66378346240185 },
  { x: -25.83735226201527, y: 150.92513668152876 },
  { x: -26.073477395522968, y: 152.19408396389073 },
  { x: -26.26535307496637, y: 153.4704480161827 },
  { x: -26.403597529617326, y: 154.75369695848934 },
  { x: -26.473096505216137, y: 156.04244199325407 },
  { x: -26.440430213751643, y: 157.33228033673353 },
  { x: -26.32093452611491, y: 158.61727266320696 },
  { x: -26.17536194818653, y: 159.89978288340905 },
  { x: -25.999605185065047, y: 161.17848129755146 },
  { x: -25.797609012788907, y: 162.45333835675007 },
  { x: -25.571279334387928, y: 163.72405857216307 },
  { x: -25.321591263040155, y: 164.99052374825365 },
  { x: -25.049298295292257, y: 166.25226110287494 },
  { x: -24.754755017754434, y: 167.5089751471851 },
  { x: -24.43799097931087, y: 168.76025219680557 },
  { x: -24.09927211991921, y: 170.00582631177863 },
  { x: -23.73828817629553, y: 171.24510651442074 },
  { x: -23.35514256953448, y: 172.47770866923744 },
  { x: -22.94951026191004, y: 173.70310089631343 },
  { x: -22.521287832327562, y: 174.92081041350178 },
  { x: -22.07007637085058, y: 176.13009849869795 },
  { x: -21.59571335861608, y: 177.3306105652917 },
  { x: -21.097829434571786, y: 178.52148969564175 },
  { x: -20.5760552376654, y: 179.70208581429608 },
  { x: -20.03012482793927, y: 180.8717488458026 },
  { x: -19.459683618783203, y: 182.0296809702884 },
  { x: -18.864436121355368, y: 183.17493662345967 },
  { x: -18.244027749045564, y: 184.30680663209594 },
  { x: -17.598133464127777, y: 185.42437498078758 },
  { x: -16.926546424412727, y: 186.52669610524063 },
  { x: -16.22882339663766, y: 187.61264714785628 },
  { x: -15.504949606360494, y: 188.68131209322473 },
  { x: -14.754732985834032, y: 189.73165673039964 },
  { x: -13.97793714398481, y: 190.76249910401367 },
  { x: -13.17457685525492, y: 191.77283455200458 },
  { x: -12.344725991854817, y: 192.76148111900503 },
  { x: -11.488281132689862, y: 193.7271977518793 },
  { x: -10.605567315486072, y: 194.66897978856528 },
  { x: -9.696776607990637, y: 195.5857043714639 },
  { x: -8.762322694582119, y: 196.4761008985553 },
  { x: -7.802560161870717, y: 197.33919425666144 },
  { x: -6.817976566445455, y: 198.1739206859518 },
  { x: -5.809281081526727, y: 198.97927552436406 },
  { x: -4.777153331450745, y: 199.75434275648854 },
  { x: -3.7233810237105933, y: 200.49974290889315 },
  { x: -2.654878597205132, y: 201.22392696245421 },
  { x: -1.573079172817245, y: 201.9281064214233 },
  { x: -0.4778054572418332, y: 202.61115842820143 },
  { x: 0.6306913840055466, y: 203.27243290733657 },
  { x: 1.752426125366986, y: 203.91107294118737 },
  { x: 2.8872362479794766, y: 204.52610341657586 },
  { x: 4.035062654074654, y: 205.11660831809232 },
  { x: 5.19556553148441, y: 205.68167163032703 },
  { x: 6.368582361345738, y: 206.22025914233365 },
  { x: 7.553788105932623, y: 206.73148438758662 },
  { x: 8.750798629750683, y: 207.21434270402378 },
  { x: 9.959303669515997, y: 207.66788852735127 },
  { x: 11.178830443081631, y: 208.0908512555491 },
  { x: 12.408758423879743, y: 208.48249216651283 },
  { x: 13.648585280879216, y: 208.84142246268578 },
  { x: 14.8976904875122, y: 209.16681477531083 },
  { x: 16.155320547232034, y: 209.45754624678904 },
  { x: 17.420692414607853, y: 209.71246447063723 },
  { x: 18.692919623114168, y: 209.93041704037225 },
  { x: 19.971027059572936, y: 210.11019245174265 },
  { x: 21.25415780634284, y: 210.2505792004969 },
  { x: 22.54107081028819, y: 210.35024758684673 },
  { x: 23.830525018273296, y: 210.4078383621197 },
  { x: 25.12119073050991, y: 210.42148994661235 },
  { x: 26.411516630578415, y: 210.3893703095052 },
  { x: 27.699729785427824, y: 210.30882005122194 },
  { x: 28.983599254302305, y: 210.17629330566038 },
  { x: 30.260229246551916, y: 209.9862348825943 },
  { x: 31.52453735409714, y: 209.72709116830788 },
  { x: 32.78444267789908, y: 209.45417767399212 },
  { x: 34.05214890712537, y: 209.21119719935393 },
  { x: 35.313856712862474, y: 208.93887468272186 },
  { x: 36.56995023060478, y: 208.6417606522601 },
  { x: 37.82048855812065, y: 208.3218939809773 },
  { x: 39.06517620656825, y: 207.98010203763062 },
  { x: 40.303835882642495, y: 207.61703489767203 },
  { x: 41.53620164638571, y: 207.23304714771174 },
  { x: 42.76177116676681, y: 206.82802059221305 },
  { x: 43.98024895494394, y: 206.4020143289443 },
  { x: 45.191132679886, y: 205.95499880902136 },
  { x: 46.3938609127935, y: 205.48641260364465 },
  { x: 47.58796087151952, y: 204.99631481058262 },
  { x: 48.772752931727844, y: 204.48405535438323 },
  { x: 49.94761656685062, y: 203.9494864906255 },
  { x: 51.11178350589908, y: 203.39201724162584 },
  { x: 52.264485477884485, y: 202.81114527635313 },
  { x: 53.40489511404969, y: 202.20645691042878 },
  { x: 54.53203730121665, y: 201.57744981282167 },
  { x: 55.64490737732313, y: 200.9236216525007 },
  { x: 56.74253022919111, y: 200.24438145178223 },
  { x: 57.823605705916506, y: 199.53910868409835 },
  { x: 58.886981401016186, y: 198.8074783117231 },
  { x: 59.93132761470191, y: 198.0488698080886 },
  { x: 60.95525554941706, y: 197.26298768435308 },
  { x: 61.957228663184125, y: 196.44927051171697 },
  { x: 62.93568086514137, y: 195.6073932524543 },
  { x: 63.888986966658756, y: 194.73717861326 },
  { x: 64.81540358356945, y: 193.83841975194477 },
  { x: 65.71315778282248, y: 192.91102802185603 },
  { x: 66.58106760905049, y: 191.95559440067746 },
  { x: 67.42897284068651, y: 190.9824019001048 },
  { x: 68.26086257709525, y: 189.99538052173443 },
  { x: 69.07576170509867, y: 188.99435297226123 },
  { x: 69.87272466040291, y: 187.97899421395923 },
  { x: 70.6504512921039, y: 186.9488314646814 },
  { x: 71.40781874260269, y: 185.90362833335436 },
  { x: 72.14343821434267, y: 184.8430006844837 },
  { x: 72.85586181199886, y: 183.76662348034344 },
  { x: 73.54337570028864, y: 182.6742307809759 },
  { x: 74.20420694616102, y: 181.5654089020025 },
  { x: 74.83619848107062, y: 180.43998055011815 },
  { x: 75.43710458981953, y: 179.29759113871268 },
  { x: 76.00429542171545, y: 178.13815202113352 },
  { x: 76.53478653945588, y: 176.96145635519142 },
  { x: 77.02482523474954, y: 175.76738594534956 },
  { x: 77.47033376157917, y: 174.55597034049222 },
  { x: 77.86605241856016, y: 173.32747548057696 },
  { x: 78.20485992460438, y: 172.0820491100248 },
  { x: 78.47691650127881, y: 170.82040040205604 },
  { x: 78.66555657790416, y: 169.54379995869064 },
  { x: 78.76247691802494, y: 168.25821665453353 },
  { x: 78.93016683576441, y: 166.97836583390793 },
  { x: 79.06337320566215, y: 165.69452591391763 },
  { x: 79.16906956438534, y: 164.40805614323503 },
  { x: 79.25006305593139, y: 163.11981343950146 },
  { x: 79.30762428232022, y: 161.83032968263217 },
  { x: 79.34263971007728, y: 160.53998900812155 },
  { x: 79.35534573027603, y: 159.24926419811658 },
  { x: 79.34606738064251, y: 157.95848029034326 },
  { x: 79.3148637589451, y: 156.66808051806427 },
  { x: 79.26170531629957, y: 155.37836037012153 },
  { x: 79.18623746609576, y: 154.0897926286619 },
  { x: 79.0884011105653, y: 152.80276142917984 },
  { x: 78.96801895640306, y: 151.5175622605171 },
  { x: 78.82447047704123, y: 150.23478610035738 },
  { x: 78.65769657471144, y: 148.95484663307928 },
  { x: 78.46704717396162, y: 147.6781870919455 },
  { x: 78.25234498148673, y: 146.40539845463968 },
  { x: 78.01285127518214, y: 145.13701260107717 },
  { x: 77.7483592128586, y: 143.87362050894163 },
  { x: 77.45833691460079, y: 142.61584270480088 },
  { x: 77.14222295160927, y: 141.36438836187534 },
  { x: 76.79957409062125, y: 140.11996665338538 },
  { x: 76.42988800060563, y: 138.88322765478304 },
  { x: 76.03272144829965, y: 137.65508738147804 },
  { x: 75.60760165155642, y: 136.43631410445906 },
  { x: 75.15402627934478, y: 135.22785338802 },
  { x: 74.6717293917071, y: 134.0306212475706 },
  { x: 74.16029730426483, y: 132.84547460075206 },
  { x: 73.61931633263939, y: 131.6735658540476 },
  { x: 73.04860918352567, y: 130.5158110228669 },
  { x: 72.44790991696604, y: 129.37336251369305 },
  { x: 71.81715943519212, y: 128.24719543970414 },
  { x: 71.15609179824628, y: 127.13855085403583 },
  { x: 70.46494339720196, y: 126.04843341875038 },
  { x: 69.74371423205919, y: 124.97796599144675 },
  { x: 68.99255204723887, y: 123.92824188083969 },
  { x: 68.211781880467, y: 122.90044304229654 },
  { x: 67.40175831835381, y: 121.89548549122698 },
  { x: 66.56301324081458, y: 120.91437388969325 },
  { x: 65.69610807664878, y: 119.95811289975754 },
  { x: 64.80166335242427, y: 119.02750034129284 },
  { x: 63.880476888014, y: 118.12336358305625 },
  { x: 62.933346503290906, y: 117.24647089603656 },
  { x: 61.96118821366466, y: 116.397354160149 },
  { x: 60.964947583429144, y: 115.57663390196151 },
  { x: 59.94565882353075, y: 114.7847533547368 },
  { x: 58.90435614491589, y: 114.02200800731666 },
  { x: 57.84216240518354, y: 113.28863425077459 },
  { x: 56.76020046193264, y: 112.58472073176317 },
  { x: 55.659593172762165, y: 111.91041519470326 },
  { x: 54.54140429750271, y: 111.26562899294234 },
  { x: 53.40687488928996, y: 110.65006663763857 },
  { x: 52.256920963533595, y: 110.06381677544452 },
  { x: 51.092754024485124, y: 109.50631797756068 },
  { x: 49.9153491853226, y: 108.97730430402942 },
  { x: 48.725711108108236, y: 108.47648026600889 },
  { x: 47.52481490602009, y: 108.00319578804708 },
  { x: 46.31360614335202, y: 107.55703718576542 },
  { x: 45.09294173774533, y: 107.13747257924861 },
  { x: 43.8635899601888, y: 106.7438814419288 },
  { x: 42.62643727720789, y: 106.37567279612236 },
  { x: 41.38219286202304, y: 106.03225566414557 },
  { x: 40.13144769231789, y: 105.71315726385153 },
  { x: 38.874970039081205, y: 105.41749112871476 },
  { x: 37.61332133111246, y: 105.14484357435666 },
  { x: 36.34706299721114, y: 104.89441678090431 },
  { x: 35.07652007510327, y: 104.66671307938881 },
  { x: 33.80201760251485, y: 104.46226434972547 },
  { x: 32.52391016605608, y: 104.28204570509233 },
  { x: 31.2424932545688, y: 104.12676631870978 },
  { x: 29.958180552431568, y: 103.99748995040842 },
  { x: 28.67150393955968, y: 103.89495532229282 },
  { x: 27.382877100331708, y: 103.81996025423594 },
  { x: 26.092950110199673, y: 103.77347985941581 },
  { x: 24.80228439796306, y: 103.75631195770539 },
  { x: 23.511589136842264, y: 103.76931346674598 },
  { x: 22.22157350005768, y: 103.81325265752636 },
  { x: 20.933005758598075, y: 103.88910464322456 },
  { x: 19.646801927873117, y: 103.99740130375586 },
  { x: 18.363818925524132, y: 104.13891091010905 },
  { x: 17.084987541402878, y: 104.31422443996779 },
  { x: 15.811415858666226, y: 104.52402151766829 },
  { x: 14.544034667165949, y: 104.76862718093656 },
  { x: 13.28399637338519, y: 105.04854376080372 },
  { x: 12.032409060480818, y: 105.36412584387996 },
  { x: 10.7903808116097, y: 105.71543252793363 },
  { x: 9.55906403325498, y: 106.10261155738569 },
  { x: 8.339596357457712, y: 106.52560383446774 },
  { x: 7.1331006418168545, y: 106.98432071252726 },
  { x: 5.9406701950471845, y: 107.47846670272239 },
  { x: 4.763398325863481, y: 108.00765766955875 },
  { x: 3.602260147443786, y: 108.57145037977361 },
  { x: 2.4582898707345127, y: 109.16925385568328 },
  { x: 1.3323296389348804, y: 109.80038847295157 },
  { x: 0.2252511441282928, y: 110.46402686282136 },
  { x: -0.8622216660227627, y: 111.1593121076513 },
  { x: -1.9294534905083478, y: 111.88535774091594 },
  { x: -2.975823802760616, y: 112.64110000278465 },
  { x: -4.000785948422179, y: 113.42565242673196 },
  { x: -5.003955791998655, y: 114.23789215515889 },
  { x: -5.985052619090304, y: 115.07663723269812 },
  { x: -6.943633196434379, y: 115.94103074170835 },
  { x: -7.879771396241337, y: 116.82974298240133 },
  { x: -8.793038759690523, y: 117.74185793936738 },
  { x: -9.683627354529127, y: 118.67619365723915 },
  { x: -10.5514485341046, y: 119.63168637618608 },
  { x: -11.396457975090668, y: 120.60742008079848 },
  { x: -12.218803421908245, y: 121.60233101124578 },
  { x: -13.018617844536154, y: 122.61544405434988 },
  { x: -13.796063761837408, y: 123.64581364581696 },
  { x: -14.551303692675008, y: 124.69261241688989 },
  { x: -15.284514930354058, y: 125.75492435215898 },
  { x: -15.995800895969197, y: 126.83204027840384 },
  { x: -16.685516176130623, y: 127.92310327798315 },
  { x: -17.35388238746971, y: 129.02734507990814 },
  { x: -18.000884755544366, y: 130.1442929020319 },
  { x: -18.626981288059426, y: 131.27306027782893 },
  { x: -19.232127661688626, y: 132.4131744251523 },
  { x: -19.816663688600062, y: 133.56404436631837 },
  { x: -20.380426849930732, y: 134.72519731918013 },
  { x: -20.92375695784874, y: 135.89607185493819 },
  { x: -21.446506267933174, y: 137.0762838380981 },
  { x: -21.94858613353148, y: 138.2653900353972 },
  { x: -22.429967005759476, y: 139.46306540910936 },
  { x: -22.890117004701867, y: 140.669044019277 },
  { x: -23.328637220422177, y: 141.8830599259425 },
  { x: -23.744582088626547, y: 143.10499493356906 },
  { x: -24.13656281175837, y: 144.33481949327253 },
  { x: -24.501624501399323, y: 145.5728881916631 },
  { x: -24.83270497422963, y: 146.82047163076064 },
  { x: -25.164657139143348, y: 146.03491454475113 },
  { x: -25.50396697621867, y: 144.7895472719673 },
  { x: -25.843276813293993, y: 143.5441209014151 },
  { x: -26.182586650369316, y: 142.29869453086295 },
  { x: -26.52189648744464, y: 141.05326816031075 },
  { x: -26.86119155007787, y: 139.80790088752693 },
  { x: -27.200501387153192, y: 138.56247451697476 },
  { x: -27.539811224228515, y: 137.3170481464226 },
  { x: -27.879121061303838, y: 136.07165132475458 },
  { x: -28.21843089837916, y: 134.82625450308657 },
  { x: -28.557740735454484, y: 133.58082813253438 },
  { x: -28.897050572529807, y: 132.3354313108664 },
  { x: -29.23636040960513, y: 131.0900344891984 },
  { x: -29.575670246680453, y: 129.84460811864622 },
  { x: -29.914980083755776, y: 128.59918174809403 },
  { x: -30.2542899208311, y: 127.35378492642604 },
  { x: -30.59359975790642, y: 126.10838810475803 },
  { x: -30.93289482053965, y: 124.86296173420584 },
  { x: -31.272219432057067, y: 123.61756491253784 },
  { x: -31.611514494690297, y: 122.37216809086985 },
  { x: -31.95082433176562, y: 121.12674172031767 },
  { x: -32.29013416884094, y: 119.88131534976549 },
  { x: -32.62944400591626, y: 118.63591852809749 },
  { x: -32.96875384299159, y: 117.3905217064295 },
  { x: -33.30806368006691, y: 116.14509533587731 },
  { x: -33.647373517142235, y: 114.8996985142093 },
  { x: -33.986683354217554, y: 113.65427214365712 },
  { x: -34.32597841685079, y: 112.40887532198913 },
  { x: -34.665288253926114, y: 111.16347850032113 },
  { x: -35.004598091001434, y: 109.91805212976895 },
  { x: -35.34390792807676, y: 108.67265530810096 },
  { x: -35.68321776515208, y: 107.42722893754878 },
  { x: -36.022527602227406, y: 106.18183211588078 },
  { x: -36.361837439302725, y: 104.93643529421279 },
  { x: -36.70114727637805, y: 103.69100892366059 },
  { x: -37.04045711345337, y: 102.44558255310841 },
  { x: -37.3797669505287, y: 101.20018573144041 },
  { x: -37.71907678760402, y: 99.9547889097724 },
  { x: -38.05838662467934, y: 98.70936253922024 },
  { x: -38.39769646175466, y: 97.46396571755223 },
  { x: -38.736991524387896, y: 96.21853934700003 },
  { x: -39.076301361463216, y: 94.97314252533204 },
  { x: -39.41561119853854, y: 93.72771615477986 },
  { x: -39.75492103561386, y: 92.48231933311186 },
  { x: -40.09423087268919, y: 91.23692251144386 },
  { x: -40.43354070976451, y: 89.99149614089168 },
  { x: -40.772850546839834, y: 88.74609931922369 },
  { x: -41.11216038391515, y: 87.50067294867151 },
  { x: -41.45147022099048, y: 86.25527612700351 },
  { x: -41.79076528362371, y: 85.00984975645132 },
  { x: -42.130075120699026, y: 83.76445293478332 },
  { x: -42.46938495777435, y: 82.51905611311533 },
  { x: -42.80869479484968, y: 81.27362974256314 },
  { x: -43.148004631925005, y: 80.02823292089515 },
  { x: -43.48731446900032, y: 78.78280655034297 },
  { x: -43.826624306075644, y: 77.53740972867497 },
  { x: -44.16593414315097, y: 76.29198335812278 },
  { x: -44.5052439802263, y: 75.04658653645478 },
  { x: -44.84455381730161, y: 73.80118971478679 },
  { x: -45.183863654376935, y: 72.55576334423459 },
  { x: -45.52317349145226, y: 71.3103665225666 },
  { x: -45.86248332852759, y: 70.06494015201442 },
  { x: -46.201778391160815, y: 68.81954333034642 },
  { x: -46.54108822823614, y: 67.57411695979424 },
  { x: -46.88039806531146, y: 66.32872013812624 },
  { x: -47.21970790238678, y: 65.08332331645823 },
  { x: -47.55901773946211, y: 63.83789694590605 },
  { x: -47.89832757653743, y: 62.59250012423806 },
  { x: -48.23763741361275, y: 61.347073753685876 },
  { x: -48.57694725068807, y: 60.10167693201788 },
  { x: -48.916242313321305, y: 58.85628011034988 },
  { x: -49.25555215039663, y: 57.61085373979769 },
  { x: -49.59486198747195, y: 56.365456918129695 },
  { x: -49.93417182454727, y: 55.12003054757752 },
  { x: -50.2734816616226, y: 53.87463372590951 },
  { x: -50.61279149869792, y: 52.62920735535733 },
  { x: -50.95210133577324, y: 51.383810533689335 },
  { x: -51.29141117284856, y: 50.13839893757925 },
  { x: -51.63072100992389, y: 48.89298734146915 },
  { x: -51.970030846999215, y: 47.64757574535906 },
  { x: -52.309340684074535, y: 46.402164149248975 },
  { x: -52.648650521149854, y: 45.15676732758097 },
  { x: -52.98796035822518, y: 43.91134095702879 },
  { x: -53.32725542085841, y: 42.66594413536079 },
  { x: -53.66656525793373, y: 41.4205325392507 },
  { x: -54.00587509500906, y: 40.17512094314061 },
  { x: -54.345184932084386, y: 38.92970934703052 },
  { x: -54.6844947691597, y: 37.68429775092043 },
  { x: -55.023804606235025, y: 36.43890092925243 },
  { x: -55.36311444331035, y: 35.193474558700245 },
  { x: -55.70242428038568, y: 33.94807773703225 },
  { x: -56.04173411746099, y: 32.702666140922155 },
  { x: -56.38104395453632, y: 31.45725454481207 },
  { x: -56.72033901716955, y: 30.211842948701978 },
  { x: -57.05964885424487, y: 28.966431352591883 },
  { x: -57.398958691320196, y: 27.721019756481798 },
  { x: -57.738268528395515, y: 26.475608160371703 },
  { x: -58.07757836547084, y: 25.230211338703707 },
  { x: -58.41688820254616, y: 23.98479974259362 },
  { x: -58.75619803962148, y: 22.739388146483524 },
  { x: -59.09550787669681, y: 21.493976550373432 },
  { x: -59.434817713772134, y: 20.248564954263344 },
  { x: -59.77412755084745, y: 19.003153358153256 },
  { x: -60.11343738792277, y: 17.757756536485253 },
  { x: -60.4527472249981, y: 16.512344940375165 },
  { x: -60.792042287631325, y: 15.266933344265073 },
  { x: -61.13135212470665, y: 14.021521748154983 },
  { x: -61.47066196178198, y: 12.776110152044893 },
  { x: -61.809971798857305, y: 11.530698555934803 },
  { x: -62.14928163593262, y: 10.28528695982471 },
  { x: -62.48859147300794, y: 9.039875363714621 },
  { x: -62.82790131008327, y: 7.794478542046622 },
  { x: -63.167211147158596, y: 6.54906694593653 },
  { x: -63.50652098423391, y: 5.30365534982644 },
  { x: -63.845830821309235, y: 4.05824375371635 },
  { x: -64.18514065838455, y: 2.8128321576062585 },
  { x: -64.52443572101778, y: 1.5674205614961683 },
  { x: -64.86374555809311, y: 0.32200896538607776 },
  { x: -65.62684549212344, y: -0.6618063590504228 },
  { x: -66.588085469044, y: -1.5233188518527894 },
  { x: -67.54932544596456, y: -2.384831344655156 },
  { x: -68.51055064844303, y: -3.2463438374575224 },
  { x: -69.4717906253636, y: -4.107841555817798 },
  { x: -70.43303060228415, y: -4.969354048620164 },
  { x: -71.39425580476262, y: -5.830866541422531 },
  { x: -72.35549578168317, y: -6.692379034224897 },
  { x: -73.31673575860373, y: -7.553891527027265 },
  { x: -74.2779609610822, y: -8.41540401982963 }
];
